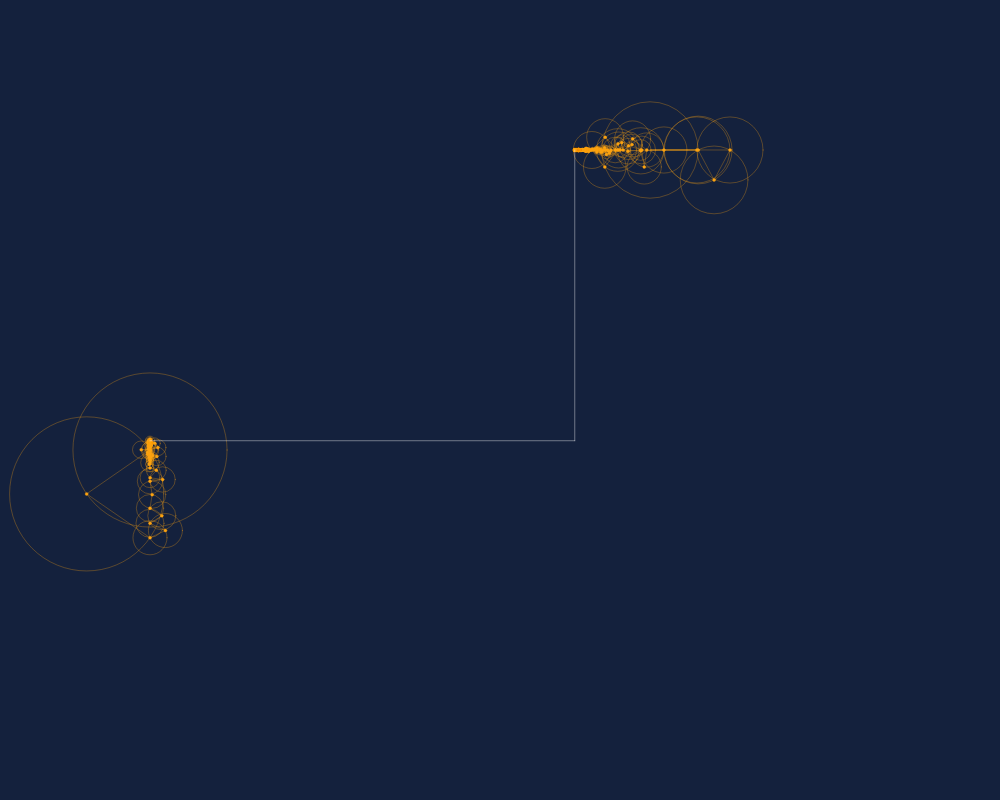
Frame 1 (no input)
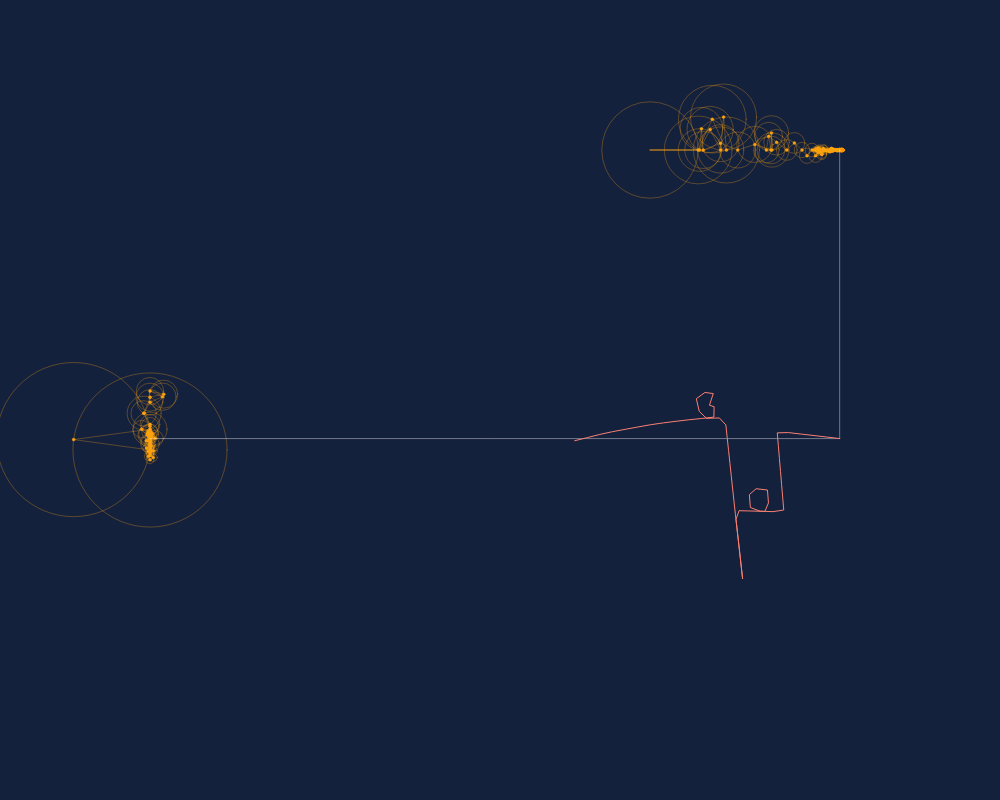
Frame 60 (no input)
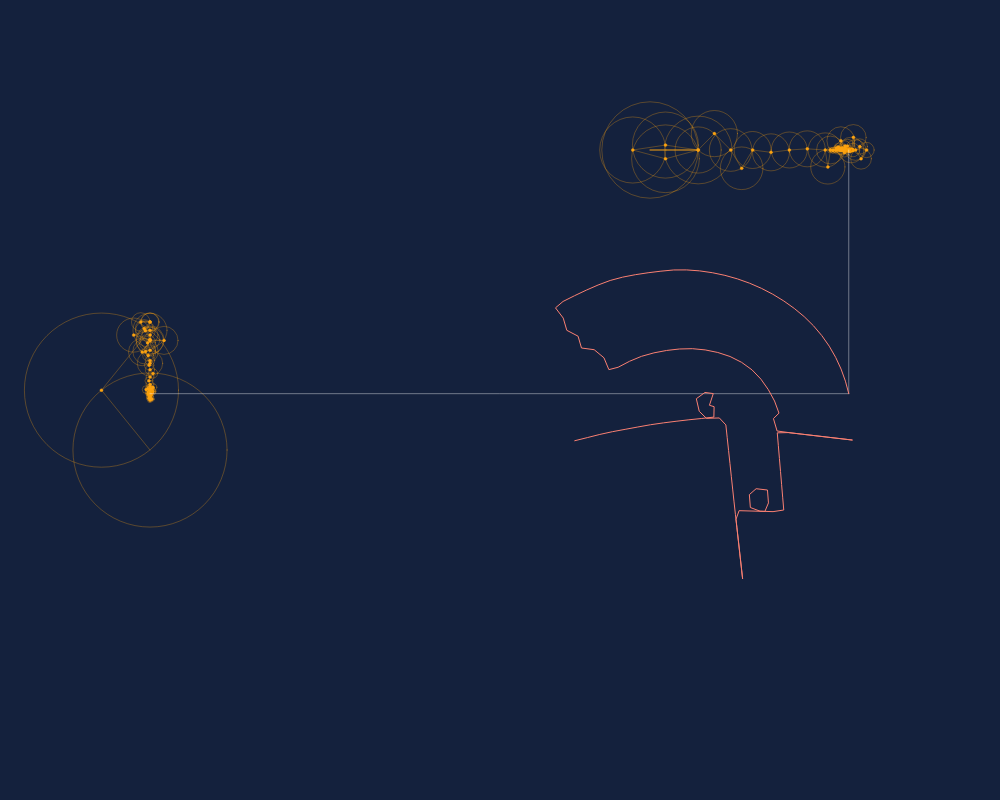
Frame 120 (the mouse pressed at the canvas centre since frame 60)

The p5.js sketch that drew these frames (run headless with seeded random() and noise() and a simulated clock; from frame 60 on, the mouse is pressed at the canvas centre):

// p5.js sketch
// ── sketch.js
let time = 0;
const initialPos = { x: 200, y: 200 };
let path = [];
let xArray = [];
let yArray = [];
let fourierTransformX;
let fourierTransformY;

// Colors
const darkBlue = '#14213d';
const gray = '#e5e5e5';
const mustard = 'rgba(252,163,17, 1)';
const mustard2 = 'rgba(252,163,17, 0.3)';
const salmon = '#FA8072';

function setup() {
  createCanvas(1000, 800);

  codingTrainDrawing.forEach(({ x, y }, i) => {
    if (i % 10 !== 0) return;
    xArray.push(x);
    yArray.push(y);
  });

  fourierTransformX = dft(xArray);
  fourierTransformY = dft(yArray);

  fourierTransformX.sort((a, b) => b.amplitude - a.amplitude);
  fourierTransformY.sort((a, b) => b.amplitude - a.amplitude);
}

function epiCycles(x, y, rotation, fourierTransform) {
  for (let i = 0; i < fourierTransform.length; i++) {
    let prevX = x;
    let prevY = y;

    const radius = fourierTransform[i].amplitude;
    const { frequency, phase } = fourierTransform[i];
    const angle = frequency * time + phase + rotation;

    x += radius * cos(angle);
    y += radius * sin(angle);

    // Radial lines
    line(prevX, prevY, x, y);

    // Rotating circles
    noFill();
    stroke(mustard2);
    ellipse(prevX, prevY, 2 * radius);

    // Circle centers
    fill(mustard);
    ellipse(x, y, 3);
  }
  return createVector(x, y);
}

function draw() {
  background(darkBlue);
  noFill();
  stroke(mustard);

  let vx = epiCycles(650, 150, 0, fourierTransformX);
  let vy = epiCycles(150, 450, HALF_PI, fourierTransformY);
  let cyclesVector = createVector(vx.x, vy.y);

  path.unshift(cyclesVector);

  // The Tracing
  stroke(255, 100)
  line(vx.x, vx.y, cyclesVector.x, cyclesVector.y);
  line(vy.x, vy.y, cyclesVector.x, cyclesVector.y);
  beginShape();
  noFill();
  stroke(salmon);
  for (let i = 0; i < path.length; i++) {
    vertex(path[i].x, path[i].y);
  }
  endShape();

  if (time > TWO_PI) {
    noLoop();
    setTimeout(() => {
      path = [];
      time = 0;
      loop();
    }, 5000)
  }

  const dt = TWO_PI / fourierTransformX.length;
  time += dt;
}

// ── codingtrain.js
// Coding Challenge 130: Drawing with Fourier Transform and Epicycles
// Daniel Shiffman
// https://thecodingtrain.com/CodingChallenges/130-fourier-transform-drawing.html
// https://youtu.be/MY4luNgGfms
// https://editor.p5js.org/codingtrain/sketches/jawHqwfda

// Thank you to https://twitter.com/tomfevrier for the drawing path!

let codingTrainDrawing = [
  { x: -75.23920093800275, y: -9.276916512631997 },
  { x: -73.99534065831229, y: -9.582732689485699 },
  { x: -72.74106439694725, y: -9.89162195029445 },
  { x: -71.4876893765498, y: -10.200732827734575 },
  { x: -70.23509740158319, y: -10.510035772921889 },
  { x: -68.98192922337502, y: -10.820003568003328 },
  { x: -67.72920427842959, y: -11.130281626368685 },
  { x: -66.47577016026378, y: -11.44115066241771 },
  { x: -65.22337025304437, y: -11.752211766213923 },
  { x: -63.97037936814129, y: -12.063908171020076 },
  { x: -62.718127205342796, y: -12.376092132415248 },
  { x: -61.46532838818692, y: -12.689014815915003 },
  { x: -60.21245569882057, y: -13.002602349308878 },
  { x: -58.96055812263228, y: -13.316706988175959 },
  { x: -57.708867388633266, y: -13.631609446915984 },
  { x: -56.45698458688706, y: -13.947679086581244 },
  { x: -55.205279078445955, y: -14.26490113272965 },
  { x: -53.95457823206708, y: -14.583246036477012 },
  { x: -52.703685317941016, y: -14.903703685443475 },
  { x: -51.4546244346343, y: -15.226096786323936 },
  { x: -50.20482482922301, y: -15.552168723285197 },
  { x: -48.95740390898846, y: -15.881313744201512 },
  { x: -47.70490058067441, y: -16.19289195347093 },
  { x: -46.448230859690526, y: -16.486223726757242 },
  { x: -45.188059595930945, y: -16.76634714881368 },
  { x: -43.92584945916273, y: -17.036571694668755 },
  { x: -42.66235394593253, y: -17.29898056065738 },
  { x: -41.39749918402992, y: -17.555272807620092 },
  { x: -40.131196526802334, y: -17.806852007555587 },
  { x: -38.863977854165064, y: -18.05438301035799 },
  { x: -37.596847828180344, y: -18.298604538131876 },
  { x: -36.32874268901758, y: -18.540255312981827 },
  { x: -35.0599579255186, y: -18.77966037263386 },
  { x: -33.79075947764106, y: -19.017455018097905 },
  { x: -32.52221110521555, y: -19.25356537716351 },
  { x: -31.253544537253305, y: -19.488479006419706 },
  { x: -29.984612029333412, y: -19.72252094359249 },
  { x: -28.71429072385691, y: -19.956178745270893 },
  { x: -27.44445697496943, y: -20.189023952634262 },
  { x: -26.175494918165356, y: -20.42161799448207 },
  { x: -24.905306582667677, y: -20.654108615235238 },
  { x: -23.63604903702177, y: -20.886436717125402 },
  { x: -22.36623006257638, y: -21.118853465668114 },
  { x: -21.096662253646553, y: -21.351462281958014 },
  { x: -19.826444369264692, y: -21.584440459300207 },
  { x: -18.556994755871592, y: -21.817581155505405 },
  { x: -17.28748604471013, y: -22.051224182741716 },
  { x: -16.017755716917293, y: -22.285472962103785 },
  { x: -14.74892663009204, y: -22.5201649747286 },
  { x: -13.479875926635414, y: -22.75555138613172 },
  { x: -12.210618380989507, y: -22.99172084296569 },
  { x: -10.94184839193262, y: -23.22859947302006 },
  { x: -9.672413552981615, y: -23.466423667368293 },
  { x: -8.404175443840026, y: -23.70494226049483 },
  { x: -7.135878236930072, y: -23.944332545704768 },
  { x: -5.867004826778547, y: -24.178699520603566 },
  { x: -4.596609649091586, y: -24.405369011172652 },
  { x: -3.324899546058476, y: -24.625286581705883 },
  { x: -2.0526575631100683, y: -24.83922050319202 },
  { x: -0.7790415570471436, y: -25.04773220443055 },
  { x: 0.4963769309509546, y: -25.25179679859951 },
  { x: 1.7707464335605503, y: -25.45110402241498 },
  { x: 3.0469036436632275, y: -25.646658537939192 },
  { x: 4.323592733681202, y: -25.83862286403514 },
  { x: 5.599735169341788, y: -26.027085647355396 },
  { x: 6.877030011485517, y: -26.21253444448896 },
  { x: 8.154768086891993, y: -26.395102225414664 },
  { x: 9.433097139982134, y: -26.57502538120598 },
  { x: 10.711780779682472, y: -26.7524664307259 },
  { x: 11.990449644940718, y: -26.927395825090258 },
  { x: 13.26953219457753, y: -27.100109053140876 },
  { x: 14.54889545861408, y: -27.270783408182858 },
  { x: 15.829233835828676, y: -27.439433664658292 },
  { x: 17.109232400875165, y: -27.60617801810391 },
  { x: 18.38983671804741, y: -27.771090340730176 },
  { x: 19.66982050865181, y: -27.934200181421264 },
  { x: 20.95038050249778, y: -28.095625735713913 },
  { x: 22.231014368554202, y: -28.25555907135531 },
  { x: 23.512327858946843, y: -28.413852443924547 },
  { x: 24.792858303908634, y: -28.570653597842526 },
  { x: 26.07427521539591, y: -28.726095503088086 },
  { x: 27.355633029114827, y: -28.880074738566574 },
  { x: 28.637729564938322, y: -29.032842469793557 },
  { x: 29.920092040719464, y: -29.18435437344275 },
  { x: 31.202159027658777, y: -29.334418381766973 },
  { x: 32.48493518781848, y: -29.483344758050144 },
  { x: 33.76717946806289, y: -29.63104485563971 },
  { x: 35.04951239495985, y: -29.777577772304042 },
  { x: 36.331904419625175, y: -29.9228400869485 },
  { x: 37.61533065523691, y: -30.067053416204452 },
  { x: 38.8976044843655, y: -30.210025692324713 },
  { x: 40.180942073324694, y: -30.351993306382745 },
  { x: 41.463836429021136, y: -30.49279373951554 },
  { x: 42.747055822443585, y: -30.632397442838922 },
  { x: 44.03089574243389, y: -30.77089306300543 },
  { x: 45.314410624698176, y: -30.908177178920432 },
  { x: 46.59801415361501, y: -31.044294113910198 },
  { x: 47.88129264480583, y: -31.179096123553812 },
  { x: 49.16557579805888, y: -31.312391140104083 },
  { x: 50.44953391358591, y: -31.443898449161274 },
  { x: 51.73833804611899, y: -31.51753426854573 },
  { x: 53.02817638959848, y: -31.56809240938313 },
  { x: 54.31822157526724, y: -31.618650550220536 },
  { x: 55.60885773861967, y: -31.669238239942118 },
  { x: 56.898577886562414, y: -31.719781606337428 },
  { x: 58.18862307223119, y: -31.77035452161692 },
  { x: 59.47881600232087, y: -31.82092743689641 },
  { x: 60.7690975790631, y: -31.871500352175907 },
  { x: 62.05834494485892, y: -31.922028944129124 },
  { x: 63.348626521601155, y: -31.972601859408616 },
  { x: 63.86635252137445, y: -32.90184039475881 },
  { x: 64.08259125582687, y: -34.17465858094878 },
  { x: 64.29874134362676, y: -35.4468857894551 },
  { x: 64.5149209803108, y: -36.719231193498146 },
  { x: 64.73113016587905, y: -37.99193118415139 },
  { x: 64.94728025367894, y: -39.264158392657706 },
  { x: 65.16348943924717, y: -40.536725413332135 },
  { x: 65.37987591812052, y: -41.81035619383715 },
  { x: 65.59605555480458, y: -43.08281979341693 },
  { x: 65.32721980650611, y: -43.774559172144905 },
  { x: 64.11187420005238, y: -43.33475357996262 },
  { x: 62.89889250433333, y: -42.89577535653747 },
  { x: 61.6853198309306, y: -42.45660506536513 },
  { x: 60.470978886539115, y: -42.01715405979305 },
  { x: 59.256667491031806, y: -41.57768827977888 },
  { x: 58.04333120870255, y: -41.138606635259094 },
  { x: 56.82966988864727, y: -40.69939202076048 },
  { x: 57.2427041917596, y: -41.5190337446753 },
  { x: 57.97235478889458, y: -42.58396075619459 },
  { x: 58.70250771706067, y: -43.64958216649219 },
  { x: 59.43198102089055, y: -44.71421368916966 },
  { x: 60.16118838476278, y: -45.77846107635274 },
  { x: 60.89107537297122, y: -46.84369835115597 },
  { x: 61.62108055671639, y: -47.90911291926428 },
  { x: 62.35055386054627, y: -48.973744441941754 },
  { x: 63.080027164376155, y: -50.038390739061306 },
  { x: 63.27333596470244, y: -51.26939725413211 },
  { x: 63.27259724259786, y: -52.55997431971617 },
  { x: 63.27185852049328, y: -53.850669580836964 },
  { x: 63.2711197983887, y: -55.14171942856796 },
  { x: 63.270381076284124, y: -56.4318237120051 },
  { x: 63.26964235417954, y: -57.72228258205242 },
  { x: 63.26890363207497, y: -59.01368701639362 },
  { x: 63.26816490997039, y: -60.30438227751441 },
  { x: 62.25818404858969, y: -60.159725714995716 },
  { x: 61.04357716424055, y: -59.72382057552561 },
  { x: 59.82784742229245, y: -59.28753130056113 },
  { x: 58.6134473801326, y: -58.851714807743576 },
  { x: 57.39827906698398, y: -58.41561760052629 },
  { x: 56.183553987098115, y: -57.979682912171995 },
  { x: 54.96806063622348, y: -57.54346750941798 },
  { x: 53.75389698513709, y: -57.107724888810885 },
  { x: 52.53884686752521, y: -56.67167200491988 },
  { x: 51.324121787639335, y: -56.23573731656558 },
  { x: 50.109721745479476, y: -55.79992082374804 },
  { x: 48.894228394604845, y: -55.36370542099401 },
  { x: 47.680182939055186, y: -54.92800712371319 },
  { x: 46.46489643036984, y: -54.49186559316963 },
  { x: 45.728597334293646, y: -53.794571024215216 },
  { x: 46.02172226539068, y: -52.5367488967482 },
  { x: 46.31458125653006, y: -51.28021214574315 },
  { x: 46.60744024766944, y: -50.023660620296006 },
  { x: 46.90035833657719, y: -48.766754508238655 },
  { x: 47.19321732771657, y: -47.51009956169687 },
  { x: 47.48616496550851, y: -46.253208224081625 },
  { x: 47.77905350553207, y: -44.99642030756101 },
  { x: 48.072001143324, y: -43.73941077440902 },
  { x: 48.364948781115935, y: -42.48240124125704 },
  { x: 48.65798506556042, y: -41.22505189593695 },
  { x: 48.950991801120715, y: -39.967805971711506 },
  { x: 49.24393943891264, y: -38.71079643855952 },
  { x: 49.53691662558876, y: -37.45378690540753 },
  { x: 49.82998245891743, y: -36.196201169013975 },
  { x: 50.122930096709354, y: -34.93919163586199 },
  { x: 50.41590728338547, y: -33.68218210271001 },
  { x: 50.7088549211774, y: -32.42517256955802 },
  { x: 51.27247033808715, y: -31.518627577260506 },
  { x: 52.56287011036612, y: -31.555608005815742 },
  { x: 53.85291529603489, y: -31.592588434370978 },
  { x: 55.14307867724039, y: -31.629568862926217 },
  { x: 56.43371484059281, y: -31.66656406592354 },
  { x: 57.72423280840851, y: -31.703544494478777 },
  { x: 59.01439618961401, y: -31.74052492303401 },
  { x: 60.30444137528278, y: -31.777505351589244 },
  { x: 61.594486560951545, y: -31.81447100570239 },
  { x: 62.885240919840705, y: -31.851466208699716 },
  { x: 64.17528610550947, y: -31.888446637254955 },
  { x: 65.46544948671497, y: -31.92542706581019 },
  { x: 66.75564241680466, y: -31.962407494365422 },
  { x: 68.04627858015708, y: -31.999387922920658 },
  { x: 69.33667835243605, y: -32.036383125917986 },
  { x: 70.62672353810481, y: -32.073348780031125 },
  { x: 71.91700511484704, y: -32.11034398302846 },
  { x: 73.20716849605255, y: -32.147309637141596 },
  { x: 74.4979228549417, y: -32.18430484013893 },
  { x: 75.17606974694542, y: -31.52115400685817 },
  { x: 75.3121719074931, y: -30.237653899035976 },
  { x: 75.44830361692496, y: -28.954050370119138 },
  { x: 75.58443532635681, y: -27.670417292318117 },
  { x: 75.72053748690449, y: -26.387050154474746 },
  { x: 75.85661009856798, y: -25.10377166328393 },
  { x: 75.99268271023146, y: -23.82052272097729 },
  { x: 76.1288439685475, y: -22.5366680265449 },
  { x: 76.264916580211, y: -21.253404309796167 },
  { x: 76.40101874075867, y: -19.97014059304744 },
  { x: 76.53709135242215, y: -18.68687687629871 },
  { x: 76.67319351296983, y: -17.40361315954998 },
  { x: 76.8093252224017, y: -16.11987666065432 },
  { x: 76.94539783406518, y: -14.836731139442325 },
  { x: 77.08147044572868, y: -13.553467422693595 },
  { x: 77.21760215516052, y: -12.269849119334667 },
  { x: 77.35376341347657, y: -10.985772808270902 },
  { x: 77.48986557402425, y: -9.702272700448706 },
  { x: 77.62596773457192, y: -8.418772592626512 },
  { x: 77.7620698951196, y: -7.13539068034105 },
  { x: 77.89817205566726, y: -5.8518905725188555 },
  { x: 78.03433331398331, y: -4.56791768254973 },
  { x: 78.17043547453098, y: -3.2844914469379933 },
  { x: 78.30656718396283, y: -2.0009765646737065 },
  { x: 78.44266934451052, y: -0.7173730357568712 },
  { x: 78.57883060282656, y: 0.5664816586755216 },
  { x: 78.71493276337422, y: 1.8499817664977163 },
  { x: 78.8510053750377, y: 3.1331272877097125 },
  { x: 78.98713708446957, y: 4.41674559106864 },
  { x: 79.12329834278562, y: 5.700703706595674 },
  { x: 79.2593709544491, y: 6.984100393323228 },
  { x: 79.39547311499678, y: 8.267467531166597 },
  { x: 79.53157527554444, y: 9.55084944345206 },
  { x: 79.6677069849763, y: 10.834467746810986 },
  { x: 79.80380914552397, y: 12.118086050169916 },
  { x: 79.93994085495584, y: 13.401586157992108 },
  { x: 80.07604301550352, y: 14.685086265814304 },
  { x: 80.21217472493537, y: 15.96870456917323 },
  { x: 80.34830643436722, y: 17.252662684700265 },
  { x: 80.48440859491488, y: 18.536044596985725 },
  { x: 80.62051075546258, y: 19.81942650927119 },
  { x: 80.75661291601025, y: 21.102690226019917 },
  { x: 80.89274462544209, y: 22.38666311598904 },
  { x: 81.02884678598978, y: 23.669926832737776 },
  { x: 81.16494894653745, y: 24.9535451360967 },
  { x: 81.3010806559693, y: 26.237045243918896 },
  { x: 81.43721236540117, y: 27.520781742814552 },
  { x: 81.57337362371719, y: 28.804739858341588 },
  { x: 81.70947578426488, y: 30.088121770627048 },
  { x: 81.84551884704418, y: 31.371252517396954 },
  { x: 81.98168010536023, y: 32.655107211829346 },
  { x: 82.11784136367626, y: 33.939080101798474 },
  { x: 82.25391397533976, y: 35.2223438185472 },
  { x: 82.39004568477161, y: 36.505843926369394 },
  { x: 82.52614784531927, y: 37.789447455286236 },
  { x: 82.6623386525195, y: 39.07353854079209 },
  { x: 82.79844081306719, y: 40.357038648614285 },
  { x: 82.93454297361485, y: 41.640538756436484 },
  { x: 83.07064513416253, y: 42.92403886425867 },
  { x: 83.2067472947102, y: 44.20753897208087 },
  { x: 83.34293810191042, y: 45.49161528314464 },
  { x: 83.4790402624581, y: 46.774997195430096 },
  { x: 83.6150833252374, y: 48.05802452110537 },
  { x: 83.75154007239529, y: 49.341849666653566 },
  { x: 83.894586220726, y: 50.624950864539294 },
  { x: 84.03763236905671, y: 51.90781567135155 },
  { x: 84.18064896850325, y: 53.1906952526059 },
  { x: 84.32366556794977, y: 54.4733236683447 },
  { x: 84.46674126516469, y: 55.75654306176715 },
  { x: 84.6097874134954, y: 57.03964425965287 },
  { x: 84.75277446405775, y: 58.32215447985493 },
  { x: 84.89579106350429, y: 59.60490109113045 },
  { x: 85.03880766295083, y: 60.88776589794271 },
  { x: 85.18188336016574, y: 62.17086709582843 },
  { x: 85.32487041072808, y: 63.45337731603049 },
  { x: 85.4679165590588, y: 64.73636031837948 },
  { x: 85.61093315850533, y: 66.01934332072847 },
  { x: 85.75400885572023, y: 67.30256271415092 },
  { x: 85.89708455293514, y: 68.58578210757337 },
  { x: 86.04010115238168, y: 69.86852871884889 },
  { x: 86.18308820294402, y: 71.15103893905096 },
  { x: 86.32616390015893, y: 72.4342583324734 },
  { x: 86.46918049960546, y: 73.71700494374893 },
  { x: 86.61213800128364, y: 74.99927877287753 },
  { x: 86.75518414961434, y: 76.28226177522652 },
  { x: 86.89820074906088, y: 77.56500838650203 },
  { x: 87.04127644627579, y: 78.84834597546123 },
  { x: 87.18426349683813, y: 80.13097439120003 },
  { x: 87.32733919405304, y: 81.41407558908575 },
  { x: 87.47032624461539, y: 82.69670400482453 },
  { x: 87.6134019418303, y: 83.98004159378372 },
  { x: 87.756448090161, y: 85.26302459613271 },
  { x: 87.89949423849173, y: 86.54585985406078 },
  { x: 88.04251083793827, y: 87.82857691645212 },
  { x: 88.18555698626898, y: 89.11161901656948 },
  { x: 88.3286031345997, y: 90.39463156780265 },
  { x: 88.47159018516204, y: 91.677348630194 },
  { x: 88.61463633349277, y: 92.96015433923789 },
  { x: 88.7576824818235, y: 94.24328508600779 },
  { x: 88.9007286301542, y: 95.52629763724096 },
  { x: 89.04371568071656, y: 96.80868966190629 },
  { x: 89.18667318239473, y: 98.09114078433997 },
  { x: 89.32971933072544, y: 99.37400559115223 },
  { x: 89.47279502794035, y: 100.65725453345887 },
  { x: 89.61578207850269, y: 101.93991249808184 },
  { x: 89.75879867794923, y: 103.22248181605228 },
  { x: 89.90181527739576, y: 104.50543526951708 },
  { x: 90.04489097461067, y: 105.7886842118237 },
  { x: 90.1879075740572, y: 107.07146037198342 },
  { x: 90.33095372238793, y: 108.3544433743324 },
  { x: 90.47399987071863, y: 109.63745592556559 },
  { x: 90.61701647016518, y: 110.92023208572529 },
  { x: 90.7600626184959, y: 112.20321508807429 },
  { x: 90.9031087668266, y: 113.48619809042327 },
  { x: 91.04615491515733, y: 114.7690924461197 },
  { x: 91.18914196571968, y: 116.05166176409014 },
  { x: 91.3321881140504, y: 117.3346743153233 },
  { x: 91.4752638112653, y: 118.61789370874577 },
  { x: 91.61825086182766, y: 119.90052212448454 },
  { x: 91.76126746127419, y: 121.18320963799171 },
  { x: 91.90434315848908, y: 122.46657677583508 },
  { x: 92.04735975793564, y: 123.74935293599478 },
  { x: 92.19040590626634, y: 125.03242458499633 },
  { x: 92.33342250571287, y: 126.31514164738766 },
  { x: 92.47643910515943, y: 127.59785870977902 },
  { x: 92.61951480237431, y: 128.881166749854 },
  { x: 92.76253140182085, y: 130.16400200778207 },
  { x: 92.84665707509033, y: 130.91817817878908 },
  { x: 92.70384731783308, y: 129.63513607867174 },
  { x: 92.56094891392328, y: 128.35165074529164 },
  { x: 92.41813915666602, y: 127.06896323178447 },
  { x: 92.27532939940876, y: 125.7861279738564 },
  { x: 92.13251964215152, y: 124.50329271592832 },
  { x: 91.98968033601007, y: 123.22010287139005 },
  { x: 91.84684102986864, y: 121.93717896680944 },
  { x: 91.7040312726114, y: 120.65425506222881 },
  { x: 91.56122151535413, y: 119.3714789020691 },
  { x: 91.41838220921271, y: 118.08852544860429 },
  { x: 91.27554290307127, y: 116.80533560406603 },
  { x: 91.13273314581402, y: 115.52250034613796 },
  { x: 90.98989383967258, y: 114.23951734378898 },
  { x: 90.84708408241534, y: 112.9566525369767 },
  { x: 90.70427432515807, y: 111.67372863239608 },
  { x: 90.561494116785, y: 110.39136615661494 },
  { x: 90.41868435952775, y: 109.1085013498027 },
  { x: 90.2758450533863, y: 107.82542970080114 },
  { x: 90.13303529612905, y: 106.5425648939889 },
  { x: 89.99019598998763, y: 105.25943414721898 },
  { x: 89.84735668384619, y: 103.97656934040673 },
  { x: 89.70457647547312, y: 102.69385227801538 },
  { x: 89.56176671821586, y: 101.41107611785567 },
  { x: 89.41889786319024, y: 100.12788627331742 },
  { x: 89.276088105933, y: 98.84505101538934 },
  { x: 89.13327834867574, y: 97.56224530634545 },
  { x: 88.99049814030268, y: 96.2795282439541 },
  { x: 88.84762928527705, y: 94.99624975276328 },
  { x: 88.7048195280198, y: 93.71365088590868 },
  { x: 88.56206886853091, y: 92.43122931235916 },
  { x: 88.41922956238948, y: 91.14827585889437 },
  { x: 88.27641980513222, y: 89.86538150319792 },
  { x: 88.13352140122241, y: 88.58171887651271 },
  { x: 87.99074119284934, y: 87.29912000965813 },
  { x: 87.8479314355921, y: 86.01640294726677 },
  { x: 87.70509212945065, y: 84.73324265161268 },
  { x: 87.56219372554087, y: 83.44981641600094 },
  { x: 87.4194135171678, y: 82.16712890249379 },
  { x: 87.27663330879471, y: 80.88470732894427 },
  { x: 87.13388264930585, y: 79.6024039509315 },
  { x: 86.99110244093275, y: 78.31974598630852 },
  { x: 86.84829268367551, y: 77.0371766683381 },
  { x: 86.70545337753408, y: 75.75401637268402 },
  { x: 86.56270271804519, y: 74.47171299467124 },
  { x: 86.41986341190375, y: 73.18867089455388 },
  { x: 86.27702410576232, y: 71.90545150113142 },
  { x: 86.13418479962087, y: 70.62255714543498 },
  { x: 85.99137504236363, y: 69.33978098527528 },
  { x: 85.84856528510637, y: 68.05697527623138 },
  { x: 85.70569643008075, y: 66.7736376872722 },
  { x: 85.56291622170768, y: 65.49097972264923 },
  { x: 85.42007691556626, y: 64.20784897587933 },
  { x: 85.27726715830899, y: 62.925102364603795 },
  { x: 85.13439830328338, y: 61.64167612899207 },
  { x: 85.21565773478709, y: 60.56512163154669 },
  { x: 86.50570292045586, y: 60.60188044347055 },
  { x: 87.79562991058789, y: 60.63860970651023 },
  { x: 89.08605923175104, y: 60.675338969549905 },
  { x: 90.37645900403, y: 60.71209778147377 },
  { x: 91.66656328746713, y: 60.74882704451345 },
  { x: 92.95693351086193, y: 60.78558585643731 },
  { x: 94.24733328314089, y: 60.82231511947698 },
  { x: 95.53808764203004, y: 60.85907393140084 },
  { x: 96.82828057211972, y: 60.89580319444053 },
  { x: 98.11811891559921, y: 60.93253245748021 },
  { x: 99.4086368834149, y: 60.96929126940407 },
  { x: 100.69903665569386, y: 61.00605008132793 },
  { x: 101.98934778132029, y: 61.0427793443676 },
  { x: 103.27948161364161, y: 61.07950860740729 },
  { x: 104.56964499484711, y: 61.116267419331145 },
  { x: 105.8598083760526, y: 61.152996682370826 },
  { x: 107.15026724609993, y: 61.1897259454105 },
  { x: 108.44054882284217, y: 61.22648475733436 },
  { x: 109.73041671520583, y: 61.263214020374036 },
  { x: 111.02075738971642, y: 61.299943283413725 },
  { x: 112.31139355306885, y: 61.336702095337586 },
  { x: 113.6013205432009, y: 61.37343135837726 },
  { x: 114.89115888668037, y: 61.410160621416935 },
  { x: 116.18120407234913, y: 61.44688988445662 },
  { x: 117.47184023570156, y: 61.483648696380484 },
  { x: 118.7617672258336, y: 61.52037795942016 },
  { x: 119.06263396458662, y: 60.61523653912135 },
  { x: 118.96231550278476, y: 59.32814624187089 },
  { x: 118.86196749209873, y: 58.04102639573625 },
  { x: 118.76167857918105, y: 56.75402474513836 },
  { x: 118.66136011737919, y: 55.46702309454046 },
  { x: 118.56110075334571, y: 54.18049422608949 },
  { x: 118.46078229154385, y: 52.89378806433342 },
  { x: 118.360463829742, y: 51.60650569933578 },
  { x: 118.2602044657085, y: 50.32002115421109 },
  { x: 118.15988600390665, y: 49.032960405844825 },
  { x: 118.05959709098897, y: 47.7461655974362 },
  { x: 117.95930817807131, y: 46.4595185334485 },
  { x: 117.85896016738526, y: 45.172310040661316 },
  { x: 117.75867125446759, y: 43.885367487831786 },
  { x: 117.65838234154992, y: 42.598543130538985 },
  { x: 117.55806387974806, y: 41.311674449919906 },
  { x: 117.45771586906201, y: 40.02414091940671 },
  { x: 117.35739740726015, y: 38.73710971992463 },
  { x: 116.43765883817485, y: 38.366108704562855 },
  { x: 115.14764320139027, y: 38.40880684220753 },
  { x: 113.85691839138529, y: 38.4515197542943 },
  { x: 112.56696185236909, y: 38.49421789193899 },
  { x: 111.2769462155845, y: 38.53691602958366 },
  { x: 109.98687148103154, y: 38.579614167228335 },
  { x: 108.69682629536278, y: 38.62231230487302 },
  { x: 107.4068402074624, y: 38.6650104425177 },
  { x: 106.1168245706778, y: 38.70770858016237 },
  { x: 104.8273408138085, y: 38.75039194336496 },
  { x: 103.53711833483464, y: 38.79310485545173 },
  { x: 102.24674811143987, y: 38.835802993096415 },
  { x: 100.95679157242364, y: 38.87850113074109 },
  { x: 99.66665774010234, y: 38.92119926838576 },
  { x: 98.95789820408486, y: 39.48400209098048 },
  { x: 99.05803937258162, y: 40.77137310263067 },
  { x: 99.15812144331001, y: 42.05812358771301 },
  { x: 99.25820351403839, y: 43.344785426142806 },
  { x: 99.35828558476679, y: 44.631565460109336 },
  { x: 99.45842675326354, y: 45.919084216180444 },
  { x: 99.55850882399193, y: 47.20574605461024 },
  { x: 99.65862044360452, y: 48.492939772955324 },
  { x: 99.75873206321708, y: 49.77983800245858 },
  { x: 99.85881413394547, y: 51.066544164214655 },
  { x: 99.95892575355806, y: 52.353678784791384 },
  { x: 100.05900782428644, y: 53.64057701429464 },
  { x: 100.15914899278322, y: 54.927874153734365 },
  { x: 100.25920151462742, y: 56.214314375532794 },
  { x: 100.35928358535581, y: 57.50102053728886 },
  { x: 100.45936565608419, y: 58.78760850350819 },
  { x: 100.55947727569676, y: 60.07469880075865 },
  { x: 101.08592019630409, y: 60.916044180106 },
  { x: 102.37611312639378, y: 60.95877186663486 },
  { x: 103.66586282322072, y: 61.00147000427954 },
  { x: 104.95587846000531, y: 61.04416814192421 },
  { x: 106.24604184121078, y: 61.08689582845308 },
  { x: 107.53650071125813, y: 61.129623514981944 },
  { x: 108.82651634804272, y: 61.1723512015108 },
  { x: 110.11650243594312, y: 61.215049339155485 },
  { x: 111.40663626826442, y: 61.25777702568434 },
  { x: 112.69697694277502, y: 61.300504712213204 },
  { x: 113.98776085054837, y: 61.34323239874206 },
  { x: 115.2778651339855, y: 61.38596008527092 },
  { x: 116.56799896630682, y: 61.42868777179979 },
  { x: 117.85833964081742, y: 61.47141545832864 },
  { x: 119.1487098642122, y: 61.514143144857506 },
  { x: 120.43857775657587, y: 61.556841282502184 },
  { x: 121.72841610005536, y: 61.59953942014687 },
  { x: 123.01908181229197, y: 61.6422966555599 },
  { x: 124.30924519349745, y: 61.68499479320459 },
  { x: 125.59994045461826, y: 61.72775202861764 },
  { x: 126.88974924921355, y: 61.77045016626231 },
  { x: 128.17890796835684, y: 61.813148303906985 },
  { x: 129.46865766518377, y: 61.85584644155167 },
  { x: 130.7596188662622, y: 61.898574128080526 },
  { x: 132.04916172089986, y: 61.94127226572521 },
  { x: 133.33905916214772, y: 61.98399995225407 },
  { x: 133.85885358381384, y: 61.29497907087095 },
  { x: 133.7507637654718, y: 60.00856839795671 },
  { x: 133.64264439824558, y: 58.72174404066391 },
  { x: 133.53455457990356, y: 57.43556975882314 },
  { x: 133.42646476156153, y: 56.14909998814054 },
  { x: 133.31843404098785, y: 54.8632211951416 },
  { x: 133.21034422264583, y: 53.576958266648276 },
  { x: 133.10228395318796, y: 52.29081353369169 },
  { x: 132.9941350370776, y: 51.00398917639889 },
  { x: 132.88607476761973, y: 49.71785921788439 },
  { x: 132.77804404704608, y: 48.43211339486428 },
  { x: 132.66995422870403, y: 47.14567317306585 },
  { x: 132.56192350813038, y: 45.8600012222562 },
  { x: 132.45386323867254, y: 44.573974684836344 },
  { x: 132.34571432256215, y: 43.287017357564714 },
  { x: 132.23765405310428, y: 42.000857850166035 },
  { x: 132.12956423476226, y: 40.71459492167271 },
  { x: 132.0215630630728, y: 39.42932188079953 },
  { x: 131.91347324473077, y: 38.142925982327384 },
  { x: 131.8054129752729, y: 36.856677828276155 },
  { x: 131.6972640591625, y: 35.56963185435198 },
  { x: 131.58920378970467, y: 34.283753061353046 },
  { x: 131.48111397136262, y: 32.99706167403907 },
  { x: 131.3729946041364, y: 31.7103407378409 },
  { x: 131.2648752369102, y: 30.42385619271621 },
  { x: 131.15681496745236, y: 29.137844429738447 },
  { x: 131.0488137957629, y: 27.85246796777062 },
  { x: 130.94072397742084, y: 26.565953873761746 },
  { x: 130.83257506131045, y: 25.278996546490117 },
  { x: 130.7245147918526, y: 23.99285181353353 },
  { x: 130.61645452239475, y: 22.706751403903215 },
  { x: 130.5083942529369, y: 21.42091693423055 },
  { x: 130.4002748857107, y: 20.134136900264025 },
  { x: 130.29224416513702, y: 18.848331979475542 },
  { x: 130.18424299344755, y: 17.56301461527608 },
  { x: 130.07612362622135, y: 16.27638232573047 },
  { x: 129.96803380787932, y: 14.989986427258328 },
  { x: 129.8598848917689, y: 13.702970002218336 },
  { x: 129.75185417119525, y: 12.417105983661488 },
  { x: 129.64367570620067, y: 11.129616776474565 },
  { x: 129.53558588785864, y: 9.843161780234054 },
  { x: 129.42749606951662, y: 8.55704659616165 },
  { x: 129.31943580005876, y: 7.270975735415518 },
  { x: 129.21137553060092, y: 5.984963972437754 },
  { x: 129.1032857122589, y: 4.698449878428876 },
  { x: 128.9951663450327, y: 3.411728942230716 },
  { x: 128.88710607557482, y: 2.1256728559266773 },
  { x: 128.77904580611698, y: 0.8397201907172799 },
  { x: 128.67098553665915, y: -0.4463211211446672 },
  { x: 128.5628957183171, y: -1.7328056662693618 },
  { x: 128.45483544885926, y: -3.018773105920851 },
  { x: 128.34677517940142, y: -4.304962162203714 },
  { x: 128.23871490994355, y: -5.590767082992197 },
  { x: 128.13062509160153, y: -6.877133432580158 },
  { x: 128.0225352732595, y: -8.163544105494394 },
  { x: 127.91447500380166, y: -9.449703612893074 },
  { x: 127.80638518545962, y: -10.735981315828488 },
  { x: 127.69832491600178, y: -12.022288567648081 },
  { x: 127.59020554877557, y: -13.308773112772778 },
  { x: 127.48214527931772, y: -14.595006492381914 },
  { x: 127.37411455874405, y: -15.880722766517847 },
  { x: 127.2660838381704, y: -17.16626174734868 },
  { x: 127.15793492206, y: -18.45333727015704 },
  { x: 128.1419423142437, y: -18.611541996073722 },
  { x: 129.42374336122535, y: -18.461995093222708 },
  { x: 130.70575125039628, y: -18.312418641487508 },
  { x: 131.98778868845142, y: -18.16284218975231 },
  { x: 133.2702398108851, y: -18.013221414690836 },
  { x: 134.55218860228769, y: -17.86364496295564 },
  { x: 135.83431468699538, y: -17.714053736778347 },
  { x: 137.11652941835558, y: -17.564462510601057 },
  { x: 138.39909873632604, y: -17.4148121866554 },
  { x: 139.68110662549697, y: -17.265235734920203 },
  { x: 140.9626121836368, y: -17.11571838095337 },
  { x: 142.24512240383885, y: -16.966082831449807 },
  { x: 143.52754397738835, y: -16.816462056388332 },
  { x: 144.80931547548585, y: -16.666915153537317 },
  { x: 146.09108697358332, y: -16.517368250686303 },
  { x: 147.37309486275427, y: -16.367791798951103 },
  { x: 148.6553095941145, y: -16.218200572773814 },
  { x: 149.93731748328545, y: -16.068624121038617 },
  { x: 151.2192958235722, y: -15.919047669303415 },
  { x: 152.50124461497478, y: -15.76948599201031 },
  { x: 153.7836366396401, y: -15.619865216948835 },
  { x: 155.06638325091564, y: -15.470200118561088 },
  { x: 156.3486570800442, y: -15.320594117941706 },
  { x: 157.6302217359524, y: -15.171061989532783 },
  { x: 158.9123773695443, y: -15.021470763355493 },
  { x: 160.19500578528306, y: -14.871835213851929 },
  { x: 161.4764817945387, y: -14.722317859885095 },
  { x: 162.75851923259384, y: -14.572741408149897 },
  { x: 164.04026118180715, y: -14.42319450529888 },
  { x: 165.32253501093572, y: -14.273588504679502 },
  { x: 166.60495658448522, y: -14.123952955175936 },
  { x: 167.8869644736562, y: -13.974391277882829 },
  { x: 169.16947469385823, y: -13.824755728379264 },
  { x: 170.45139393637663, y: -13.675179276644064 },
  { x: 171.7328403967481, y: -13.525676697119325 },
  { x: 173.01473009038233, y: -13.376115019826218 },
  { x: 174.29620609963794, y: -13.226597665859385 },
  { x: 175.57780030443035, y: -13.077080311892555 },
  { x: 176.86057646459008, y: -12.927415213504807 },
  { x: 178.14231841380337, y: -12.77786831065379 },
  { x: 179.4246513407003, y: -12.628247535592317 },
  { x: 180.7062159966085, y: -12.478730181625485 },
  { x: 181.98854892350545, y: -12.329109406564012 },
  { x: 183.27102959482332, y: -12.179488631502538 },
  { x: 184.5530079351101, y: -12.02991217976734 },
  { x: 185.83474988432337, y: -11.880365276916324 },
  { x: 187.1166395779576, y: -11.730803599623219 },
  { x: 188.39900205373874, y: -11.581182824561743 },
  { x: 189.68130543175155, y: -11.431576823942363 },
  { x: 190.96310647873318, y: -11.282029921091349 },
  { x: 192.24520301455667, y: -11.132438694914057 },
  { x: 193.52818601690566, y: -10.982744047642127 },
  { x: 194.80983931946642, y: -10.833211919233204 },
  { x: 196.09205405082665, y: -10.683620693055913 },
  { x: 197.3738846466925, y: -10.534059015762805 },
  { x: 198.65621757358943, y: -10.384453015143423 },
  { x: 199.93813681610786, y: -10.234891337850318 },
  { x: 201.21990831420533, y: -10.085344434999302 },
  { x: 202.5022412411023, y: -9.93572365993783 },
  { x: 202.48841236330458, y: -9.93731929968372 },
  { x: 201.2057248497974, y: -10.086954849187284 },
  { x: 199.92371696062645, y: -10.236516526480392 },
  { x: 198.64164997368718, y: -10.386078203773497 },
  { x: 197.359612535632, y: -10.535639881066606 },
  { x: 196.07713186431414, y: -10.685245881685988 },
  { x: 194.7951239751432, y: -10.834807558979094 },
  { x: 193.51332292816156, y: -10.984339687388017 },
  { x: 192.2313150389906, y: -11.133886590239033 },
  { x: 190.94980948085077, y: -11.283389169763774 },
  { x: 189.66729926064872, y: -11.433009944825246 },
  { x: 188.38546866478285, y: -11.58254207323417 },
  { x: 187.10369716668538, y: -11.732074201643094 },
  { x: 185.82133469090425, y: -11.881665427820383 },
  { x: 184.5390904106598, y: -12.031241879555582 },
  { x: 183.25714161925725, y: -12.180788782406598 },
  { x: 181.97525192562304, y: -12.330335685257614 },
  { x: 180.69318493868371, y: -12.479897362550721 },
  { x: 179.41123614728116, y: -12.629444265401736 },
  { x: 178.1287554759633, y: -12.779065040463209 },
  { x: 176.8464816468347, y: -12.928641492198407 },
  { x: 175.56447375766376, y: -13.078203169491514 },
  { x: 174.2826431617979, y: -13.22773529790044 },
  { x: 173.00007384382747, y: -13.377356072961911 },
  { x: 171.71791821023558, y: -13.52693252469711 },
  { x: 170.4362058099065, y: -13.676449878663943 },
  { x: 169.15428656738808, y: -13.825996781514958 },
  { x: 167.87192409160693, y: -13.975602782134338 },
  { x: 166.58985710466766, y: -14.125149684985354 },
  { x: 165.30773101995996, y: -14.274726136720552 },
  { x: 164.0261368151676, y: -14.424228716245294 },
  { x: 162.74427667041755, y: -14.57377561909631 },
  { x: 161.46153005914204, y: -14.723411168599874 },
  { x: 160.17925623001344, y: -14.873002394777163 },
  { x: 158.89733698749504, y: -15.02254929762818 },
  { x: 157.61529954943992, y: -15.172110974921285 },
  { x: 156.33273023146947, y: -15.32173174998276 },
  { x: 155.05087008671947, y: -15.471263878391683 },
  { x: 153.76865535535924, y: -15.620840330126882 },
  { x: 152.48688385726177, y: -15.770372458535805 },
  { x: 151.20395995268115, y: -15.920037556923553 },
  { x: 149.92212935681528, y: -16.06956968533248 },
  { x: 148.6398850765709, y: -16.219146137067675 },
  { x: 147.35790673628412, y: -16.368707814360782 },
  { x: 146.07589884711317, y: -16.518254717211796 },
  { x: 144.7930635891851, y: -16.667905041157454 },
  { x: 143.51135118885597, y: -16.817437169566375 },
  { x: 142.22913645749577, y: -16.967013621301575 },
  { x: 140.94706947055644, y: -17.116575298594682 },
  { x: 139.6648842880804, y: -17.26615175032988 },
  { x: 138.382965045562, y: -17.415698653180897 },
  { x: 137.1010753519278, y: -17.56524555603191 },
  { x: 135.8189788161043, y: -17.71480723332502 },
  { x: 134.53649814478644, y: -17.8644132339444 },
  { x: 133.25416521788947, y: -18.01400446012169 },
  { x: 131.97242326867618, y: -18.163536588530615 },
  { x: 130.69059267281034, y: -18.313068716939537 },
  { x: 129.4083483925659, y: -18.462645168674737 },
  { x: 128.12604501455314, y: -18.61225116929412 },
  { x: 127.06863819405845, y: -19.027693706467375 },
  { x: 126.70669391169882, y: -20.26670796915181 },
  { x: 126.34477917822339, y: -21.50554493853115 },
  { x: 125.98265760255866, y: -22.745091081130877 },
  { x: 125.6207428690832, y: -23.98403147160485 },
  { x: 125.25879858672357, y: -25.22291276431046 },
  { x: 124.89688385324814, y: -26.461779282573982 },
  { x: 124.53485092423594, y: -27.701044710773974 },
  { x: 124.17290664187631, y: -28.940029424574227 },
  { x: 123.81099190840088, y: -30.17885161951147 },
  { x: 123.4491067238096, y: -31.417673814448715 },
  { x: 124.55541694762744, y: -31.419018288679048 },
  { x: 125.83819310778713, y: -31.269855521322413 },
  { x: 127.12008280142135, y: -31.118269745462758 },
  { x: 128.40206114170812, y: -30.96254712581746 },
  { x: 129.68170512014441, y: -30.794162809299674 },
  { x: 129.91162498797362, y: -31.789915882946175 },
  { x: 129.76571259787715, y: -33.07239655426405 },
  { x: 129.55473356480934, y: -34.34577616925351 },
  { x: 129.29544210610203, y: -35.60984788572527 },
  { x: 128.99587551825306, y: -36.8660743734464 },
  { x: 128.66200267586746, y: -38.11254972938709 },
  { x: 128.2973103472788, y: -39.35064797666185 },
  { x: 127.90472387202121, y: -40.58038388971277 },
  { x: 127.48672535636612, y: -41.80155062635057 },
  { x: 127.04502863559611, y: -43.01488690867983 },
  { x: 126.58176122937239, y: -44.219521044617146 },
  { x: 126.09801644640974, y: -45.41622130515128 },
  { x: 125.59500579095968, y: -46.605032013608515 },
  { x: 125.07382257173694, y: -47.7862043355044 },
  { x: 124.53573739076145, y: -48.95935413534455 },
  { x: 123.98154806790612, y: -50.12439276647642 },
  { x: 123.41175693420209, y: -51.282413537614794 },
  { x: 122.82701406510137, y: -52.43383013313822 },
  { x: 122.2283241226662, y: -53.577475372121484 },
  { x: 121.61624853569603, y: -54.71411752555333 },
  { x: 120.99155557517967, y: -55.84320993907638 },
  { x: 120.35448163219056, y: -56.965506109237296 },
  { x: 119.7052040000338, y: -58.08159701371975 },
  { x: 119.04493418296092, y: -59.190359794924774 },
  { x: 118.37331759436168, y: -60.29232633276768 },
  { x: 117.69008829427845, y: -61.3870533939857 },
  { x: 116.9946257561434, y: -62.47461485078931 },
  { x: 116.28675268665143, y: -63.55384352225326 },
  { x: 115.56617359696068, y: -64.62459166395664 },
  { x: 114.83244525380843, y: -65.68629784709996 },
  { x: 114.08500622839517, y: -66.73884387614653 },
  { x: 113.32356103187911, y: -67.78125463791825 },
  { x: 112.5481687620286, y: -68.81264366588965 },
  { x: 111.75773611012885, y: -69.83343941888138 },
  { x: 110.95223352729566, y: -70.8425042648524 },
  { x: 110.13115868249797, y: -71.83942451942414 },
  { x: 109.29522074895614, y: -72.82240508788246 },
  { x: 108.44344461349212, y: -73.79171191018503 },
  { x: 107.57535749395899, y: -74.74701994860582 },
  { x: 106.69095939035677, y: -75.6871472477775 },
  { x: 105.79025030268542, y: -76.61170228498466 },
  { x: 104.87325977982916, y: -77.51988724035435 },
  { x: 103.93978097959868, y: -78.41123671896067 },
  { x: 102.98960705980473, y: -79.28552910417224 },
  { x: 102.02365403585695, y: -80.14160460228491 },
  { x: 101.04189235887117, y: -80.9792120477831 },
  { x: 100.04449932215252, y: -81.79835144066679 },
  { x: 99.03182951231115, y: -82.59848351379968 },
  { x: 98.00417841818891, y: -83.3800515004445 },
  { x: 96.96249160407967, y: -84.1422797423914 },
  { x: 95.9077146342773, y: -84.88554498791378 },
  { x: 94.83981795989759, y: -85.61030524471644 },
  { x: 93.7597766941186, y: -86.31693726107272 },
  { x: 92.66824091239236, y: -87.00615759742409 },
  { x: 91.56654031450712, y: -87.67823958094921 },
  { x: 90.4547339982312, y: -88.33454984754155 },
  { x: 89.33409256558456, y: -88.97587144263201 },
  { x: 88.20603436300792, y: -89.6027140844727 },
  { x: 87.07070713492222, y: -90.21692457832508 },
  { x: 85.92855411459021, y: -90.81846598808393 },
  { x: 84.77532026268952, y: -91.39837761462068 },
  { x: 83.61094648145176, y: -91.95582470195721 },
  { x: 82.43634878628663, y: -92.49184884826094 },
  { x: 81.25294552363492, y: -93.00731435839421 },
  { x: 80.06120947564355, y: -93.50314463498779 },
  { x: 78.86125883784926, y: -93.98033695288281 },
  { x: 77.65465970111377, y: -94.43934931978416 },
  { x: 76.44182574981562, y: -94.88075055171232 },
  { x: 75.2226387884181, y: -95.30542711519283 },
  { x: 73.9977784412574, y: -95.71390350291989 },
  { x: 72.76774703936465, y: -96.10646781651434 },
  { x: 71.53328330484442, y: -96.48346725536528 },
  { x: 70.2942394932758, y: -96.84544847383015 },
  { x: 69.05123613122664, y: -97.19267741186655 },
  { x: 67.80391863208673, y: -97.52548649442159 },
  { x: 66.55293707130812, y: -97.84419337200019 },
  { x: 65.30000528417341, y: -98.14862075129729 },
  { x: 64.04264116441122, y: -98.43946303109117 },
  { x: 62.78143568970523, y: -98.71693444079216 },
  { x: 61.517777657612044, y: -98.98087246153727 },
  { x: 60.25276037684641, y: -99.23120322111602 },
  { x: 58.98348805675842, y: -99.46857679498046 },
  { x: 57.71155633709393, y: -99.69266075818352 },
  { x: 56.43773348884172, y: -99.9034551107252 },
  { x: 55.16284688075893, y: -100.100878593174 },
  { x: 53.8855372641731, y: -100.28513066049813 },
  { x: 52.60583418796845, y: -100.45614482770823 },
  { x: 51.32391494545005, y: -100.61382506093067 },
  { x: 50.04178886074237, y: -100.75769119079747 },
  { x: 48.75729886530004, y: -100.88798699560313 },
  { x: 47.471656463374565, y: -101.00444653539006 },
  { x: 46.184802557197585, y: -101.10689251685311 },
  { x: 44.897594064410406, y: -101.1948447706243 },
  { x: 43.60834669861458, y: -101.26832545836679 },
  { x: 42.32119730359577, y: -101.32454959774631 },
  { x: 41.03218632887341, y: -101.36139705632273 },
  { x: 39.7415206166368, y: -101.38027140609474 },
  { x: 38.4504707689058, y: -101.38259099350311 },
  { x: 37.15945047005899, y: -101.36920534896814 },
  { x: 35.86973032211624, y: -101.34126687897295 },
  { x: 34.57950784314237, y: -101.29949214395899 },
  { x: 33.28987634185217, y: -101.24456815548352 },
  { x: 32.00039258498288, y: -101.17710066567231 },
  { x: 30.712356723438575, y: -101.09769542665109 },
  { x: 29.425591463914138, y: -101.00686954389307 },
  { x: 28.138855753273887, y: -100.90498499122951 },
  { x: 26.853124704695862, y: -100.79241851693372 },
  { x: 25.568324445969612, y: -100.66936957597397 },
  { x: 24.284528849305584, y: -100.53634049938134 },
  { x: 23.00096964371502, y: -100.39323525328226 },
  { x: 21.719212920059636, y: -100.24062265369724 },
  { x: 20.43860860288739, y: -100.07844360285793 },
  { x: 19.15933398550339, y: -99.90697881516404 },
  { x: 17.881359519023448, y: -99.72616919284722 },
  { x: 16.604995466731488, y: -99.5363693225177 },
  { x: 15.32957697873339, y: -99.33718768146001 },
  { x: 14.055828002691642, y: -99.12909705182109 },
  { x: 12.78336440311186, y: -98.91175762143284 },
  { x: 11.512614638814703, y: -98.68537623248454 },
  { x: 10.244110589715465, y: -98.44989378720783 },
  { x: 8.97674417265728, y: -98.20505173286608 },
  { x: 7.711608696354925, y: -97.95088700556457 },
  { x: 6.445586753527075, y: -97.68664610875658 },
  { x: 5.183420940085128, y: -97.41300866677835 },
  { x: 3.9245793761137873, y: -97.12982693520895 },
  { x: 2.6669197675097736, y: -96.83611102642827 },
  { x: 1.4122445962082593, y: -96.53209733150973 },
  { x: 0.16053908776715398, y: -96.21743126384318 },
  { x: -1.0884331488870085, y: -95.89157355629224 },
  { x: -2.3340811360705644, y: -95.55416223502569 },
  { x: -3.5768776559304447, y: -95.20446596515997 },
  { x: -4.815847595288604, y: -94.84211538564283 },
  { x: -6.051448961849883, y: -94.46620925550666 },
  { x: -7.283356717888266, y: -94.07583155934178 },
  { x: -8.508763719406351, y: -93.67031744725405 },
  { x: -9.727847259709238, y: -93.24481351501645 },
  { x: -10.939809518923983, y: -92.80032442469111 },
  { x: -12.144443654861302, y: -92.33880778985527 },
  { x: -13.343995382719113, y: -91.86102449427656 },
  { x: -14.536913386077805, y: -91.36883611765857 },
  { x: -15.724394394746795, y: -90.86308480320052 },
  { x: -16.90671912312582, y: -90.34473827685937 },
  { x: -18.083592082373052, y: -89.81482336236053 },
  { x: -19.255796317919344, y: -89.27384977795612 },
  { x: -20.423169310901688, y: -88.72267444128748 },
  { x: -21.585770159088447, y: -88.16185878115408 },
  { x: -22.743982997974005, y: -87.59181648193449 },
  { x: -23.897335045411438, y: -87.01344878459629 },
  { x: -25.047333294494077, y: -86.42631245587673 },
  { x: -26.192707143202053, y: -85.83153035337477 },
  { x: -27.334180539197845, y: -85.22921328540612 },
  { x: -28.47247743014395, y: -84.6191913458867 },
  { x: -29.60586920631565, y: -84.00258739241548 },
  { x: -30.736143575206025, y: -83.3788104473088 },
  { x: -31.86146850599572, y: -82.74904246593398 },
  { x: -32.98404539055638, y: -82.1121679779131 },
  { x: -34.10439133436121, y: -81.46794320495165 },
  { x: -35.220127652233465, y: -80.81772739572207 },
  { x: -36.33200784071982, y: -80.16097389586699 },
  { x: -37.43871697447412, y: -79.4982071980806 },
  { x: -38.54204276098944, y: -78.82762482042779 },
  { x: -39.64061117715128, y: -78.1489682101719 },
  { x: -40.57541967717, y: -77.82304401763156 },
  { x: -40.82692500489503, y: -79.08886650549117 },
  { x: -41.12129098912775, y: -80.34467192161269 },
  { x: -41.47259767318144, y: -81.58528182404302 },
  { x: -41.80197908517122, y: -82.8326288720671 },
  { x: -42.18013093050532, y: -84.06638343336694 },
  { x: -42.6018526055675, y: -85.28709954952093 },
  { x: -43.06540072619095, y: -86.49217691872101 },
  { x: -43.571115104543786, y: -87.6797687357057 },
  { x: -44.11974923717268, y: -88.84771054470855 },
  { x: -44.71303173380233, y: -89.99363104777392 },
  { x: -45.353045790767666, y: -91.1146787775781 },
  { x: -46.04203712326661, y: -92.20684247309323 },
  { x: -46.78239919091798, y: -93.26582277167066 },
  { x: -47.57492981359474, y: -94.2841807417173 },
  { x: -48.42265775192566, y: -95.25756531003714 },
  { x: -49.32738548784591, y: -96.17895122941565 },
  { x: -50.28868456253483, y: -97.03968067678716 },
  { x: -51.3073380214233, y: -97.83249940108472 },
  { x: -52.37691898220144, y: -98.55414225060603 },
  { x: -53.491266502517085, y: -99.20664071113876 },
  { x: -54.64302291020863, y: -99.78878327843137 },
  { x: -55.827253541617466, y: -100.3016928100828 },
  { x: -57.038669146474824, y: -100.74692800973374 },
  { x: -58.27230551223792, y: -101.12623964877203 },
  { x: -59.52455767503641, y: -101.44202857403754 },
  { x: -60.78988521908596, y: -101.69608249302338 },
  { x: -62.06567306813635, y: -101.89082441423255 },
  { x: -63.34887768711671, y: -102.02790168795828 },
  { x: -64.63709084196611, y: -102.10865878843087 },
  { x: -65.92772700531854, y: -102.13301445621886 },
  { x: -67.21766876989268, y: -102.09892243109253 },
  { x: -68.50400557059646, y: -101.99618834800869 },
  { x: -68.49782985380217, y: -103.08179219123515 },
  { x: -68.4166738433931, y: -104.37002012052666 },
  { x: -68.44755242736451, y: -105.66016872729007 },
  { x: -68.59058380125313, y: -106.94242778197658 },
  { x: -68.84955022223443, y: -108.20615968628023 },
  { x: -69.22830781969428, y: -109.44024667252712 },
  { x: -69.7287920455467, y: -110.63013591525704 },
  { x: -70.34896402678304, y: -111.76078703242075 },
  { x: -71.08393342307097, y: -112.82064641030264 },
  { x: -71.92347632048316, y: -113.80028056762721 },
  { x: -72.84797225992195, y: -114.7021420617817 },
  { x: -73.84074089626596, y: -115.52616440777666 },
  { x: -74.8908343679253, y: -116.27566446786167 },
  { x: -75.98836857314073, y: -116.95414378481246 },
  { x: -77.1253062154144, y: -117.56556190910953 },
  { x: -78.2934622538276, y: -118.11261517643462 },
  { x: -79.48895101011023, y: -118.59904890785793 },
  { x: -80.70676394839323, y: -119.02610415651517 },
  { x: -81.94471445124708, y: -119.39336723802778 },
  { x: -83.20027608907408, y: -119.69175187050942 },
  { x: -83.40216884025558, y: -120.85649501279947 },
  { x: -83.56310683795921, y: -122.1364049311934 },
  { x: -83.79706012847946, y: -123.40636426283866 },
  { x: -84.09005208959766, y: -124.66307091992776 },
  { x: -84.43366128932163, y: -125.90608166919796 },
  { x: -84.82276099624559, y: -127.13668188711125 },
  { x: -85.25256429113188, y: -128.3528105389958 },
  { x: -85.72021970665678, y: -129.55639568954464 },
  { x: -86.22193021120279, y: -130.74495523248632 },
  { x: -86.75692753378115, y: -131.9192574388096 },
  { x: -87.34104987631403, y: -133.07000179721788 },
  { x: -87.97689754060954, y: -134.19411522375606 },
  { x: -88.65931424637772, y: -135.28915993547906 },
  { x: -89.38574401513674, y: -136.35650626189084 },
  { x: -90.15212387531139, y: -137.3946952268349 },
  { x: -90.95608991616703, y: -138.40441014825794 },
  { x: -91.79505661033764, y: -139.38506004847633 },
  { x: -92.66695553593038, y: -140.33637160031134 },
  { x: -93.57113661749325, y: -141.25815642962633 },
  { x: -94.50628492968008, y: -142.14829809759166 },
  { x: -95.47328693901636, y: -143.00295524926352 },
  { x: -96.10263384879157, y: -143.78002441829145 },
  { x: -94.9637312057197, y: -144.38686615915066 },
  { x: -93.82311472736522, y: -144.98988131950813 },
  { x: -92.6797502027817, y: -145.59066553910978 },
  { x: -91.5358390238408, y: -146.18845424057739 },
  { x: -90.39090840839557, y: -146.78372759327888 },
  { x: -89.2441309876889, y: -147.37707657489796 },
  { x: -88.09624548382536, y: -147.96820200298222 },
  { x: -86.94775422783606, y: -148.55678622702678 },
  { x: -85.79729797104858, y: -149.14360121163082 },
  { x: -84.64716675198711, y: -149.72757580974277 },
  { x: -83.49418406560197, y: -150.31028349944538 },
  { x: -82.3398569049865, y: -150.89096339697093 },
  { x: -81.18603207540214, y: -151.46850003194146 },
  { x: -80.03036044055632, y: -152.04418616804006 },
  { x: -78.8736693692062, y: -152.61757118478286 },
  { x: -77.71594408690966, y: -153.1886218396752 },
  { x: -76.55709594701416, y: -153.75730119661185 },
  { x: -75.39787844606639, y: -154.32318449038266 },
  { x: -74.23747898975127, y: -154.8865228865032 },
  { x: -73.07464175049104, y: -155.4479184434887 },
  { x: -71.91122830798923, y: -156.00638866094005 },
  { x: -70.74636697016247, y: -156.5622733510254 },
  { x: -69.58011683477909, y: -157.11542846293432 },
  { x: -68.41269951847046, y: -157.66565084808803 },
  { x: -67.2436126902055, y: -158.2130550084128 },
  { x: -66.07343255322576, y: -158.75726788924575 },
  { x: -64.9017010998264, y: -159.29823778003964 },
  { x: -63.72843310444951, y: -159.83592035746815 },
  { x: -62.55346604823209, y: -160.37024174932085 },
  { x: -61.377302262205255, y: -160.9008362881559 },
  { x: -60.19908482872769, y: -161.42776307174174 },
  { x: -59.01893194333613, y: -161.95082264511007 },
  { x: -57.8374936814826, y: -162.4695976302719 },
  { x: -56.653085756768654, y: -162.98433549913213 },
  { x: -55.467495876687394, y: -163.49425689987058 },
  { x: -54.27952731142938, y: -163.9993729133187 },
  { x: -53.08957897093109, y: -164.49924584662955 },
  { x: -51.89680871199332, y: -164.99390709549263 },
  { x: -50.7023541666571, y: -165.4824314104719 },
  { x: -49.505609582796694, y: -165.9646082557676 },
  { x: -48.30570326832868, y: -166.44025110404826 },
  { x: -47.101748756727574, y: -166.90915680673518 },
  { x: -45.89639067312777, y: -167.36969832839299 },
  { x: -44.686659354668855, y: -167.8219864773374 },
  { x: -43.47425386219137, y: -168.26484483861685 },
  { x: -42.25813998474888, y: -168.69749775402155 },
  { x: -41.03893824890926, y: -169.11848440058967 },
  { x: -39.8147279772006, y: -169.52708821787976 },
  { x: -38.58574556069635, y: -169.9216175322724 },
  { x: -37.351872803859784, y: -170.29966595651186 },
  { x: -36.11278466896489, y: -170.66209964226576 },
  { x: -34.86994382577873, y: -171.01016518308563 },
  { x: -33.623217304322495, y: -171.34518858514912 },
  { x: -32.373033563416826, y: -171.66835180382358 },
  { x: -31.120072227397934, y: -171.98039356121367 },
  { x: -29.864687882876023, y: -172.2822889704973 },
  { x: -28.608195455197244, y: -172.57442032036366 },
  { x: -27.349250470131263, y: -172.85787907272226 },
  { x: -26.087291498878596, y: -173.13318233304634 },
  { x: -24.824977941015735, y: -173.40047415214624 },
  { x: -23.561822239953653, y: -173.66032888645827 },
  { x: -22.295844620452076, y: -173.91356282390802 },
  { x: -21.028699820025263, y: -174.1602424494849 },
  { x: -19.758895620021967, y: -174.4010141450304 },
  { x: -18.48895845003985, y: -174.63559719614477 },
  { x: -17.219213347804917, y: -174.86433695541197 },
  { x: -15.947178207045793, y: -175.08804047673118 },
  { x: -14.673828140940516, y: -175.30652307957624 },
  { x: -13.40083266144544, y: -175.51998975933122 },
  { x: -12.127320076477156, y: -175.72856609875393 },
  { x: -10.852684633909911, y: -175.93278582456486 },
  { x: -9.57697065706998, y: -176.13252150720095 },
  { x: -8.301020289156586, y: -176.328011384541 },
  { x: -7.024538041327893, y: -176.51945675835853 },
  { x: -5.747139778089523, y: -176.70689641156392 },
  { x: -4.469416477125138, y: -176.89043007164136 },
  { x: -3.191087424034998, y: -177.07026458078013 },
  { x: -1.9131277319971471, y: -177.24635376884865 },
  { x: -0.6335133024450391, y: -177.41905960967824 },
  { x: 0.6459829315703361, y: -177.58821958440583 },
  { x: 1.9263360832270233, y: -177.75403499480493 },
  { x: 3.2067631070941682, y: -177.9164430494967 },
  { x: 4.487648138666152, y: -178.07557671845987 },
  { x: 5.769153696805984, y: -178.23152095473654 },
  { x: 7.0517230147764085, y: -178.3843607113687 },
  { x: 8.333730903947353, y: -178.53393900990918 },
  { x: 9.616492289664968, y: -178.680425756442 },
  { x: 10.899371870919316, y: -178.82376000639348 },
  { x: 12.18220712884739, y: -178.96391405768478 },
  { x: 13.466549379868804, y: -179.1010245739052 },
  { x: 14.74997561548054, y: -179.23478129177084 },
  { x: 16.03380076102875, y: -179.36523776863427 },
  { x: 17.31789184653461, y: -179.49223333243773 },
  { x: 18.603268308502436, y: -179.61564240042347 },
  { x: 19.888186762765425, y: -179.73491647142885 },
  { x: 21.173504126964882, y: -179.84896685375222 },
  { x: 22.459190852216633, y: -179.95616466515295 },
  { x: 23.747802917002513, y: -180.03847585225304 },
  { x: 25.036488853998854, y: -180.10149992860522 },
  { x: 26.325824866447224, y: -180.14893050473236 },
  { x: 27.61548591662161, y: -180.1824250883566 },
  { x: 28.905353808985275, y: -180.20309822645328 },
  { x: 30.196255912295356, y: -180.2117819047926 },
  { x: 31.487187564489616, y: -180.20910311376085 },
  { x: 32.77735094569511, y: -180.19559188646812 },
  { x: 34.06730748471133, y: -180.17150954585884 },
  { x: 35.35809139248468, y: -180.13715896799587 },
  { x: 36.647811540427426, y: -180.09294183302367 },
  { x: 37.937649883906914, y: -180.03884613670797 },
  { x: 39.22674950528182, y: -179.97529110384315 },
  { x: 40.51549454004653, y: -179.9022536493634 },
  { x: 41.803766792664305, y: -179.81995631330273 },
  { x: 43.091448067598414, y: -179.72857269535578 },
  { x: 44.37782919162847, y: -179.62806031900143 },
  { x: 45.66447625561617, y: -179.51862233281858 },
  { x: 46.949823168699815, y: -179.40033076221232 },
  { x: 48.234106321952865, y: -179.27320222843 },
  { x: 49.517591655332964, y: -179.13741956519254 },
  { x: 50.799688191156456, y: -178.99299015972102 },
  { x: 52.081784726979954, y: -178.83974779954184 },
  { x: 53.36210832975245, y: -178.67808400737047 },
  { x: 54.64163411265202, y: -178.5078990557228 },
  { x: 55.91977109799496, y: -178.32908767669883 },
  { x: 57.19699206792824, y: -178.14182901040905 },
  { x: 58.47338566910438, y: -177.94612490365867 },
  { x: 59.747888141692805, y: -177.7420178329687 },
  { x: 61.02085407230369, y: -177.5295096451444 },
  { x: 62.292165265400335, y: -177.3087333101646 },
  { x: 63.56229450312964, y: -177.07960941540307 },
  { x: 64.83106449218653, y: -176.84196436116517 },
  { x: 66.09815019484498, y: -176.59605485338233 },
  { x: 67.36328567114732, y: -176.34194922384918 },
  { x: 68.62771197422929, y: -176.07933166886602 },
  { x: 69.88971526880823, y: -175.80846074116943 },
  { x: 71.14991608145199, y: -175.5293659896436 },
  { x: 72.40804847220294, y: -175.24210466525167 },
  { x: 73.66467386986054, y: -174.94637389193073 },
  { x: 74.91988092107735, y: -174.6422309206439 },
  { x: 76.171837595034, y: -174.33018916325386 },
  { x: 77.4225236669708, y: -174.00970750581902 },
  { x: 78.67087537705713, y: -173.6808875226287 },
  { x: 79.91724731190317, y: -173.3438234007513 },
  { x: 81.16066435833089, y: -172.99877553972868 },
  { x: 82.40230847170763, y: -172.64521021284023 },
  { x: 83.64150002769716, y: -172.28344507059094 },
  { x: 84.87853451514133, y: -171.91341916840724 },
  { x: 86.11258456528299, y: -171.53526178265736 },
  { x: 87.34412296026908, y: -171.14879377323095 },
  { x: 88.57306105344705, y: -170.7541795057963 },
  { x: 89.79960568700619, y: -170.3512564614904 },
  { x: 91.02399325201995, y: -169.9397882492398 },
  { x: 92.24459855985828, y: -169.5205154379543 },
  { x: 93.46162845271043, y: -169.09331798529192 },
  { x: 94.67670811920651, y: -168.6574516287323 },
  { x: 95.8890988372419, y: -168.2133503675119 },
  { x: 97.09794368917531, y: -167.76126536714625 },
  { x: 98.30347906608021, y: -167.30092699406717 },
  { x: 99.50605955456682, y: -166.83242204812203 },
  { x: 100.70586244794019, y: -166.35555292114773 },
  { x: 101.90226721963249, y: -165.87047289798105 },
  { x: 103.09477153861262, y: -165.37753287162167 },
  { x: 104.28387773591167, y: -164.87638933629088 },
  { x: 105.46964490929805, y: -164.36700535588355 },
  { x: 106.65245719426609, y: -163.8493273730471 },
  { x: 107.8314872220587, y: -163.32347173651291 },
  { x: 109.00679409044423, y: -162.78957510987036 },
  { x: 110.17793456615992, y: -162.24784064169822 },
  { x: 111.34617925122566, y: -161.69744835046043 },
  { x: 112.50993250589556, y: -161.13940289821923 },
  { x: 113.6702876388844, y: -160.57299880536468 },
  { x: 114.82656502585597, y: -159.99856480323336 },
  { x: 115.97923744895719, y: -159.41600116434117 },
  { x: 117.12800941934623, y: -158.82512690177242 },
  { x: 118.27149213946649, y: -158.22695775842098 },
  { x: 119.41178358009495, y: -157.62025637476165 },
  { x: 120.54651983049698, y: -157.00622317421437 },
  { x: 121.679158110122, y: -156.38318495121226 },
  { x: 122.80550247741603, y: -155.75308823850088 },
  { x: 123.92741451208256, y: -155.11520539480725 },
  { x: 125.0447760185849, y: -154.4694477734788 },
  { x: 126.1579415835332, y: -153.81564916204204 },
  { x: 127.26649752254895, y: -153.15411982378083 },
  { x: 128.3697937601801, y: -152.48499642228455 },
  { x: 129.46889405625723, y: -151.80794283899561 },
  { x: 130.5630005909074, y: -151.12319915859803 },
  { x: 131.65226110855153, y: -150.430809704418 },
  { x: 132.73652786476873, y: -149.73085942949763 },
  { x: 133.81615544616915, y: -149.02299005361618 },
  { x: 134.89055287506915, y: -148.30782579695202 },
  { x: 135.9599565425422, y: -147.58486063486347 },
  { x: 137.02439599747248, y: -146.8544528475713 },
  { x: 138.08336890882885, y: -146.116683694507 },
  { x: 139.1373776076425, y: -145.37131309098658 },
  { x: 140.1862743494924, y: -144.61853679836773 },
  { x: 141.229468156695, y: -143.85849148023985 },
  { x: 142.26746136028135, y: -143.09121037909762 },
  { x: 143.29981072698868, y: -142.316693494941 },
  { x: 144.32719588115327, y: -141.53464903253877 },
  { x: 145.34864170959702, y: -140.7457787778902 },
  { x: 146.36450279893018, y: -139.9497281443851 },
  { x: 147.37519283353126, y: -139.14640479176043 },
  { x: 148.37967760245388, y: -138.33615591940534 },
  { x: 149.3785776322659, y: -137.51680229711133 },
  { x: 150.36949946334846, y: -136.68994325823476 },
  { x: 151.35353640441633, y: -135.854500268503 },
  { x: 152.33057025993278, y: -135.01038468126347 },
  { x: 153.30027599217183, y: -134.15802495533686 },
  { x: 154.26250585671252, y: -133.29742478433363 },
  { x: 155.21693481582886, y: -132.4287097510116 },
  { x: 156.16379926059432, y: -131.55164715790787 },
  { x: 157.1033946798507, y: -130.66602277561202 },
  { x: 158.03445047157817, y: -129.77297423616517 },
  { x: 158.95791220007055, y: -128.87131219697892 },
  { x: 159.87339572983345, y: -127.9615537635265 },
  { x: 160.78081241421438, y: -127.04373587191309 },
  { x: 161.6803395465184, y: -126.11760735662318 },
  { x: 162.57135660017767, y: -125.18371487201415 },
  { x: 163.45371583077124, y: -124.24210274141225 },
  { x: 164.32777182490938, y: -123.29247547597568 },
  { x: 165.19367232701293, y: -122.33463362073618 },
  { x: 166.050619517209, y: -121.36944148055613 },
  { x: 166.89884978657102, y: -120.39653708160425 },
  { x: 167.73812674402558, y: -119.41604600663837 },
  { x: 168.5688049761828, y: -118.42765060515347 },
  { x: 169.39050034754837, y: -117.43188275706488 },
  { x: 170.2030946625855, y: -116.42872768793049 },
  { x: 171.00667656794676, y: -115.41812629998195 },
  { x: 171.8009505747903, y: -114.40028543540853 },
  { x: 172.58633036749475, y: -113.37471753762122 },
  { x: 173.36157489292432, y: -112.34307734413427 },
  { x: 174.1276001664888, y: -111.30421983568557 },
  { x: 174.88416979711465, y: -110.25841095223278 },
  { x: 175.63169746918044, y: -109.20506710331328 },
  { x: 176.36888303178213, y: -108.14592428587284 },
  { x: 177.09658340256104, y: -107.07979315732307 },
  { x: 177.81417805494928, y: -106.00770792861042 },
  { x: 178.52240571105145, y: -104.92854574213585 },
  { x: 179.22100043090992, y: -103.84274244394116 },
  { x: 179.90878025915734, y: -102.75215961372982 },
  { x: 180.5874294821922, y: -101.65406397971493 },
  { x: 181.25561840022615, y: -100.55056828711554 },
  { x: 181.9143812242057, y: -99.44016554283834 },
  { x: 182.5635997585941, y: -98.3229961040832 },
  { x: 183.20250573240259, y: -97.2004118323015 },
  { x: 183.83118779228366, y: -96.07227237029336 },
  { x: 184.44970503600575, y: -94.93845952252205 },
  { x: 185.05752558365353, y: -93.80001488715503 },
  { x: 185.6551813151423, y: -92.65612586987726 },
  { x: 186.24267223047204, y: -91.50684418123608 },
  { x: 186.8199983296428, y: -90.3522289189998 },
  { x: 187.3872187104229, y: -89.19209540264235 },
  { x: 187.94374239512868, y: -88.02757387698367 },
  { x: 188.48977622594944, y: -86.85862740591857 },
  { x: 189.0258520828005, y: -85.68413313184809 },
  { x: 189.5516153790716, y: -84.50488887464516 },
  { x: 190.06671152815258, y: -83.32170722862482 },
  { x: 190.57182015437968, y: -82.13288913294654 },
  { x: 191.06605479122737, y: -80.94100534053426 },
  { x: 191.55018370968438, y: -79.74418688446339 },
  { x: 192.02391142090895, y: -78.54323158460687 },
  { x: 192.48694243605917, y: -77.3386048358906 },
  { x: 192.93960179286114, y: -76.12997421336752 },
  { x: 193.3818894913148, y: -74.91735449147968 },
  { x: 193.8139828247253, y: -73.70059053858519 },
  { x: 194.23534991317726, y: -72.48045062567274 },
  { x: 194.6462566966284, y: -71.2569864632897 },
  { x: 195.04691001726798, y: -70.02959968653134 },
  { x: 195.43710303290672, y: -68.7988591114182 },
  { x: 195.81662890135533, y: -67.56519319677092 },
  { x: 196.1857240136873, y: -66.32845419816859 },
  { x: 196.54441791878676, y: -65.0886716644954 },
  { x: 196.89274016553796, y: -63.84532849027812 },
  { x: 197.23051346063576, y: -62.59925204427391 },
  { x: 197.55773780408018, y: -61.35076736420877 },
  { x: 197.87462003806044, y: -60.09932779572531 },
  { x: 198.1806873804297, y: -58.84592322644368 },
  { x: 198.4765308088716, y: -57.58923873101771 },
  { x: 198.76179573677592, y: -56.330500588141014 },
  { x: 199.0365117130268, y: -55.06916214345619 },
  { x: 199.300619639856, y: -53.80575527687855 },
  { x: 199.5542672616843, y: -52.53982198070325 },
  { x: 199.79730683409088, y: -51.27211575147696 },
  { x: 200.0295610637706, y: -50.00248884477876 },
  { x: 200.2512072440285, y: -48.730956035050745 },
  { x: 200.46227492374888, y: -47.457207059009 },
  { x: 200.6624095163215, y: -46.18221702983156 },
  { x: 200.85172921728307, y: -44.90557226313985 },
  { x: 201.03023402663356, y: -43.62715456339717 },
  { x: 201.19777619995216, y: -42.34773220159225 },
  { x: 201.3542670905862, y: -41.06588683128431 },
  { x: 201.49949985634646, y: -39.78362777659781 },
  { x: 201.63350404611714, y: -38.49989127770215 },
  { x: 201.7561023665931, y: -37.21520921451263 },
  { x: 201.86717662223765, y: -35.928828090482575 },
  { x: 201.96640177532473, y: -34.64194463542141 },
  { x: 202.05363008143343, y: -33.35395309720337 },
  { x: 202.1284774050694, y: -32.065178513554486 },
  { x: 202.19064825739076, y: -30.775547012264283 },
  { x: 202.23966985625063, y: -29.485531375479695 },
  { x: 202.27498077284955, y: -28.195161152084918 },
  { x: 202.29596048061958, y: -26.904746605363858 },
  { x: 202.3014270241935, y: -25.614228637548162 },
  { x: 202.2899620571304, y: -24.32310491760671 },
  { x: 202.25875843543298, y: -23.03282334086448 },
  { x: 202.20181773561202, y: -21.743044095153362 },
  { x: 201.17948544064276, y: -21.599170578065515 },
  { x: 199.89972326666975, y: -21.768530007761346 },
  { x: 198.6203452281911, y: -21.93783033968881 },
  { x: 197.3412331296701, y: -22.107101122732086 },
  { x: 196.06123456462362, y: -22.2764901013121 },
  { x: 194.78203381945008, y: -22.44576088435538 },
  { x: 193.5012669834148, y: -22.615253284030036 },
  { x: 193.61313905893226, y: -23.805364143391326 },
  { x: 193.67811705525108, y: -25.094596734745053 },
  { x: 193.66354945534877, y: -26.385380642518403 },
  { x: 193.59543927730658, y: -27.673726767346636 },
  { x: 193.48717216565944, y: -28.959989695839955 },
  { x: 193.3469922590945, y: -30.24257378825247 },
  { x: 193.1803661011856, y: -31.52276442104615 },
  { x: 192.99119414464496, y: -32.79971945102177 },
  { x: 192.78269721784852, y: -34.07352752483189 },
  { x: 192.55709148711003, y: -35.34455800352879 },
  { x: 192.31641582543813, y: -36.61260404492318 },
  { x: 192.06188173708432, y: -37.878537341098486 },
  { x: 191.79526215509958, y: -39.14102819226645 },
  { x: 191.51833001253493, y: -40.40115513269976 },
  { x: 191.2501147908043, y: -41.663542562773074 },
  { x: 190.99575799575558, y: -42.929017851243536 },
  { x: 190.75135917467662, y: -44.196990020427485 },
  { x: 190.5131065215077, y: -45.46542019731626 },
  { x: 190.27683364357912, y: -46.73430838190988 },
  { x: 190.03872873483112, y: -48.002827205451204 },
  { x: 189.79518683139347, y: -49.27094711905605 },
  { x: 189.5432234959636, y: -50.53701338521019 },
  { x: 189.2800315845441, y: -51.800627093977106 },
  { x: 189.00333583305292, y: -53.06150753095709 },
  { x: 188.71136330843902, y: -54.319004620698095 },
  { x: 188.40302070198769, y: -55.57202505448535 },
  { x: 188.07715560721567, y: -56.820687027855584 },
  { x: 187.73314749755522, y: -58.06479847306162 },
  { x: 187.3708781774696, y: -59.30394570572488 },
  { x: 186.99028854919038, y: -60.53770026702471 },
  { x: 186.59182184598035, y: -61.765367758182805 },
  { x: 186.1756849100288, y: -62.98705160029381 },
  { x: 185.74243917013519, y: -64.20261882337891 },
  { x: 185.29223237072043, y: -65.41316273615286 },
  { x: 184.8261873693835, y: -66.61662969116495 },
  { x: 184.3448064971555, y: -67.8141720948983 },
  { x: 183.84879892725684, y: -69.00536148853227 },
  { x: 183.33846014852932, y: -70.1913650529921 },
  { x: 182.8146175297301, y: -71.37131109619439 },
  { x: 182.27818708626887, y: -72.54510358426552 },
  { x: 181.7293461114507, y: -73.71380627703611 },
  { x: 181.16906971845364, y: -74.87656964408588 },
  { x: 180.59765339611954, y: -76.03419889250881 },
  { x: 180.01586541543713, y: -77.18623601460008 },
  { x: 179.42406036301665, y: -78.33333847303278 },
  { x: 178.8227405698892, y: -79.47538807227015 },
  { x: 178.21220152489656, y: -80.61273201170134 },
  { x: 177.59318195014336, y: -81.74538506576847 },
  { x: 176.96603643223978, y: -82.8730221967455 },
  { x: 176.33094226449091, y: -83.99658158170524 },
  { x: 175.68819493573866, y: -85.11613709285818 },
  { x: 175.03811948370895, y: -86.23162963243593 },
  { x: 174.38118869054875, y: -87.34317000875417 },
  { x: 173.71790488728917, y: -88.45055876684468 },
  { x: 173.04841581835112, y: -89.55395103834942 },
  { x: 172.37281013038717, y: -90.65390825206786 },
  { x: 171.6915606055442, y: -91.75015708082132 },
  { x: 171.00472634159067, y: -92.84300778789371 },
  { x: 170.3126028273683, y: -93.9325490199376 },
  { x: 169.6154560028348, y: -95.01876600251087 },
  { x: 168.91313812356927, y: -96.1019763861185 },
  { x: 168.20671294940226, y: -97.18143406143487 },
  { x: 167.4956486004185, y: -98.25815107774325 },
  { x: 166.7800928210389, y: -99.33193536729645 },
  { x: 166.05966147576908, y: -100.4041461787669 },
  { x: 165.33565471551304, y: -101.47264121805131 },
  { x: 164.60674284048267, y: -102.540212854705 },
  { x: 163.8753193102967, y: -103.60307144433149 },
  { x: 163.13845878542102, y: -104.66257623560317 },
  { x: 162.39190622653328, y: -105.71557288513351 },
  { x: 161.63560253586508, y: -106.76177329130172 },
  { x: 160.87007959333172, y: -107.80046828088742 },
  { x: 160.09394860137664, y: -108.8333716891732 },
  { x: 159.3087461019773, y: -109.85828951150849 },
  { x: 158.51429480182864, y: -110.87548030062987 },
  { x: 157.71029921208878, y: -111.88512873706351 },
  { x: 156.89690707717872, y: -112.88712401249371 },
  { x: 156.0737638104882, y: -113.88187242407798 },
  { x: 155.24163768300602, y: -114.86833237364888 },
  { x: 154.40029230365866, y: -115.84680673726926 },
  { x: 153.5494912813727, y: -116.81755406767576 },
  { x: 152.68929371391647, y: -117.78036013545803 },
  { x: 151.820024639016, y: -118.7349072901111 },
  { x: 150.9418908988606, y: -119.68092959167734 },
  { x: 150.0548038467977, y: -120.61853046125135 },
  { x: 149.1584088962171, y: -121.54796845156977 },
  { x: 148.2534447692234, y: -122.46852700219117 },
  { x: 147.33946823255383, y: -123.38061241027303 },
  { x: 146.4173362038497, y: -124.28348595371078 },
  { x: 145.4863099610064, y: -125.17780509517752 },
  { x: 144.5467440906342, y: -126.06320786084197 },
  { x: 143.59911137488, y: -126.93934705131501 },
  { x: 142.64308677601778, y: -127.80645905767008 },
  { x: 141.67890668512098, y: -128.66442568437046 },
  { x: 140.70621651557946, y: -129.51350548415277 },
  { x: 139.72551859842426, y: -130.3533143215226 },
  { x: 138.7372561669182, y: -131.1835197715329 },
  { x: 137.74101553668268, y: -132.00450596967804 },
  { x: 136.73691490325442, y: -132.8160734609898 },
  { x: 135.72589983092732, y: -133.6176423486161 },
  { x: 134.70687701098657, y: -134.41010279269292 },
  { x: 133.68067381218933, y: -135.19288597719978 },
  { x: 132.6473788811881, y: -135.9659291107577 },
  { x: 131.60625349587835, y: -136.7298601071557 },
  { x: 130.5583023183223, y: -137.48398087400486 },
  { x: 129.5035548974041, y: -138.22834312185253 },
  { x: 128.44224762419722, y: -138.96282865516199 },
  { x: 127.37367132548131, y: -139.68786223914336 },
  { x: 126.29900795662365, y: -140.4028455088919 },
  { x: 125.21796202878244, y: -141.10803332353373 },
  { x: 124.13065173749439, y: -141.80345523195302 },
  { x: 123.03672249614931, y: -142.48937717410743 },
  { x: 121.93711986904106, y: -143.1652561892501 },
  { x: 120.83169611174874, y: -143.8311550687599 },
  { x: 119.72021483319887, y: -144.48746164174173 },
  { x: 118.60311926665418, y: -145.13395059795369 },
  { x: 117.48008437438867, y: -145.77091373262712 },
  { x: 116.35196707404367, y: -146.39782285945722 },
  { x: 115.21841277900896, y: -147.0149993225595 },
  { x: 114.07971697812638, y: -147.6224689772076 },
  { x: 112.93522959594391, y: -148.22064920139061 },
  { x: 111.78645762555486, y: -148.8086276733094 },
  { x: 110.63221911159195, y: -149.38727608504732 },
  { x: 109.47387330272757, y: -149.95605886307862 },
  { x: 108.31014959694186, y: -150.51551527453958 },
  { x: 107.14255498732813, y: -151.06506172896763 },
  { x: 105.97026210512928, y: -151.60532983376217 },
  { x: 104.7943642590601, y: -152.13566581986063 },
  { x: 103.61341355379558, y: -152.6569561537885 },
  { x: 102.42865104247146, y: -153.16880931283038 },
  { x: 101.2393380029831, y: -153.67139150945982 },
  { x: 100.04671548846623, y: -154.16453283759273 },
  { x: 98.85016297235302, y: -154.64835887998686 },
  { x: 97.64932586803324, y: -155.12329070824188 },
  { x: 96.44642034182063, y: -155.5884123069481 },
  { x: 95.23893473855964, y: -156.04486500175707 },
  { x: 94.0284056002278, y: -156.492113219143 },
  { x: 92.8138873625312, y: -156.9306186604212 },
  { x: 91.59735980071017, y: -157.35972386291863 },
  { x: 90.37743411720804, y: -157.78009737014 },
  { x: 89.15411031202487, y: -158.19170593959043 },
  { x: 87.92786116730757, y: -158.59465299236476 },
  { x: 86.69862758528775, y: -158.9887649287683 },
  { x: 85.46720738583839, y: -159.37417102516935 },
  { x: 84.23283229797073, y: -159.75103010682045 },
  { x: 82.99630014155768, y: -160.1192202845743 },
  { x: 81.75619257015846, y: -160.47934731055668 },
  { x: 80.51434161459245, y: -160.83076480292604 },
  { x: 79.269358477303, y: -161.1740969818608 },
  { x: 78.02248421142585, y: -161.509118537119 },
  { x: 76.77321648592986, y: -161.8358996473007 },
  { x: 75.52229402291961, y: -162.15439968269 },
  { x: 74.26933268690073, y: -162.4648882768552 },
  { x: 73.01439157564155, y: -162.76739867229088 },
  { x: 71.75791392240487, y: -163.06178681818676 },
  { x: 70.49892461401261, y: -163.34845162447922 },
  { x: 69.23819192145355, y: -163.62733768701048 },
  { x: 67.97639546906389, y: -163.89836374634905 },
  { x: 66.71258969254978, y: -164.1618105168946 },
  { x: 65.44677459191121, y: -164.41768907947875 },
  { x: 64.18013212251552, y: -164.66584430245953 },
  { x: 62.911716720068824, y: -164.90660122356294 },
  { x: 61.64250349774919, y: -165.13985088127853 },
  { x: 60.37122185353674, y: -165.36589799847454 },
  { x: 59.09896509614624, y: -165.58460960517206 },
  { x: 57.825703676693514, y: -165.7960798884394 },
  { x: 56.55123075298928, y: -166.00041226937128 },
  { x: 55.275634971686074, y: -166.19766030532023 },
  { x: 53.998532197289535, y: -166.38796250668088 },
  { x: 52.72083844520934, y: -166.57124130763225 },
  { x: 51.44234687325619, y: -166.74761121010053 },
  { x: 50.16273244370409, y: -166.91719040962246 },
  { x: 48.88137462998517, y: -167.0801155697874 },
  { x: 47.60054869618155, y: -167.23617615479557 },
  { x: 46.31851125812642, y: -167.38566580668348 },
  { x: 45.0357646468509, y: -167.52859006586692 },
  { x: 43.75222021570243, y: -167.66503019177745 },
  { x: 42.467523378070815, y: -167.79508591189915 },
  { x: 41.182590149365744, y: -167.91873321776362 },
  { x: 39.896859100787715, y: -168.03603120713925 },
  { x: 38.61106895444132, y: -168.14699650127332 },
  { x: 37.324392341569435, y: -168.25068907628784 },
  { x: 36.037006555477156, y: -168.3411677596567 },
  { x: 34.74885249839611, y: -168.4180650371329 },
  { x: 33.45966423036866, y: -168.48164684867402 },
  { x: 32.16864393152185, y: -168.53216990021147 },
  { x: 30.878657843621447, y: -168.5697727021398 },
  { x: 29.588464913531766, y: -168.59475443691142 },
  { x: 28.297917396831885, y: -168.60735703601551 },
  { x: 27.006838000216707, y: -168.6078095033046 },
  { x: 25.71603931800127, y: -168.59632052777312 },
  { x: 24.425565673511848, y: -168.5730360070368 },
  { x: 23.135210224559156, y: -168.53827728521108 },
  { x: 21.845150264448296, y: -168.49227521295367 },
  { x: 20.55504598101117, y: -168.43524032606436 },
  { x: 19.26703966835104, y: -168.36726865841675 },
  { x: 17.978486701333523, y: -168.28864277121588 },
  { x: 16.690613358652218, y: -168.19963045122458 },
  { x: 15.403301444770396, y: -168.10016890706407 },
  { x: 14.11782156170793, y: -167.99086204405472 },
  { x: 12.832770137466117, y: -167.87149378598104 },
  { x: 11.548531307539344, y: -167.7425221405478 },
  { x: 10.26513462081179, y: -167.60387508234987 },
  { x: 8.982668723936007, y: -167.456003231871 },
  { x: 7.701975760111213, y: -167.2988327169007 },
  { x: 6.421002081886678, y: -167.13255929879676 },
  { x: 5.142569607701898, y: -166.957605895964 },
  { x: 3.8650826978109776, y: -166.77380629592892 },
  { x: 2.5886299988664683, y: -166.58149107683326 },
  { x: 1.3135956463627516, y: -166.38083753198222 },
  { x: 0.04018648248910904, y: -166.17184012095993 },
  { x: -1.2317156882911922, y: -165.95477586455561 },
  { x: -2.50302688138783, y: -165.72962075430095 },
  { x: -3.7735254801694302, y: -165.49652253461676 },
  { x: -5.042635281394421, y: -165.25569912852393 },
  { x: -6.309632337400317, y: -165.00738692709592 },
  { x: -7.575742926880717, y: -164.75142525827502 },
  { x: -8.839223665668815, y: -164.48836262322385 },
  { x: -10.100990569174291, y: -164.2181269965372 },
  { x: -11.361811908385901, y: -163.94065928044674 },
  { x: -12.621672908861562, y: -163.65605920243655 },
  { x: -13.879406389676033, y: -163.36469612355893 },
  { x: -15.13523396746069, y: -163.06662914158227 },
  { x: -16.389628424362467, y: -162.76185825650654 },
  { x: -17.64117141394056, y: -162.45083039520503 },
  { x: -18.892359816908463, y: -162.1329767416572 },
  { x: -20.141154760257525, y: -161.80891043520987 },
  { x: -21.388413161629064, y: -161.47853544198944 },
  { x: -22.634120246580988, y: -161.14195518309052 },
  { x: -23.876709924251585, y: -160.79969784481796 },
  { x: -25.120348587310687, y: -160.4506885865095 },
  { x: -26.36233251285553, y: -160.09571784081712 },
  { x: -27.60195252766572, y: -159.73497767548795 },
  { x: -28.840597429297862, y: -159.36828340999588 },
  { x: -30.07618402141705, y: -158.99632944311918 },
  { x: -31.310839823684468, y: -158.61853218439526 },
  { x: -32.54361927180626, y: -158.23509847601346 },
  { x: -33.775069020139796, y: -157.84611696462622 },
  { x: -35.00388891778104, y: -157.45207520682263 },
  { x: -36.231467762286584, y: -157.0523674504769 },
  { x: -37.456992959341406, y: -156.6475329627254 },
  { x: -38.681350975470984, y: -156.23736859498936 },
  { x: -39.90399515631795, y: -155.8218300239425 },
  { x: -41.12310824550502, y: -155.40189974998393 },
  { x: -42.34239862799719, y: -154.9762332988833 },
  { x: -43.55953194194399, y: -154.54562479690304 },
  { x: -44.774316119598225, y: -154.11040297537969 },
  { x: -45.98856841733716, y: -153.66963704446144 },
  { x: -47.19971808223686, y: -153.22461976783137 },
  { x: -48.40860725749656, y: -152.7748968313951 },
  { x: -49.61696455284096, y: -152.31995851690053 },
  { x: -50.82337162182927, y: -151.86034409148394 },
  { x: -52.02697154682018, y: -151.39638228648192 },
  { x: -53.228045042213424, y: -150.9281100379997 },
  { x: -54.42839458994418, y: -150.45470367089064 },
  { x: -55.62781334782317, y: -149.97643651233344 },
  { x: -56.824543157241486, y: -149.4938404422434 },
  { x: -58.020120560176665, y: -149.00652763151564 },
  { x: -59.213644315661114, y: -148.51466798623417 },
  { x: -60.40576449914686, y: -148.01820979585173 },
  { x: -61.59481159867756, y: -147.5176886338941 },
  { x: -62.782632419514655, y: -147.012502441846 },
  { x: -63.968532562879844, y: -146.50279896412846 },
  { x: -65.15301435980425, y: -145.98847847325726 },
  { x: -66.33501405045725, y: -145.4699177175058 },
  { x: -67.51581701130084, y: -144.94659959140085 },
  { x: -68.69295591050573, y: -144.41956938672035 },
  { x: -69.86935608760602, y: -143.88753064617086 },
  { x: -71.04305254180356, y: -143.35129965767786 },
  { x: -72.2139418520037, y: -142.81093921262024 },
  { x: -73.38354578574187, y: -142.2656477975146 },
  { x: -74.55187911746017, y: -141.71543649319244 },
  { x: -75.71793718509637, y: -141.1605527715588 },
  { x: -76.8807744243566, y: -140.6016097719605 },
  { x: -78.04058290298804, y: -140.03804237198756 },
  { x: -79.19929807290471, y: -139.46911184953535 },
  { x: -80.35471854223498, y: -138.8956234116979 },
  { x: -81.5084104018405, y: -138.31641357116047 },
  { x: -82.659191696354, y: -137.73197727173314 },
  { x: -83.80666351583899, y: -137.142081815953 },
  { x: -84.95131341688447, y: -136.54589983506287 },
  { x: -86.09275726399609, y: -135.9427590919476 },
  { x: -87.22968013182766, y: -135.3319504133868 },
  { x: -88.30571752379983, y: -134.69762451662672 },
  { x: -87.62383269794694, y: -133.6021550396936 },
  { x: -87.00831466596945, y: -132.4673744659653 },
  { x: -86.44180345840977, y: -131.30846722830142 },
  { x: -85.91686753089577, y: -130.129466749393 },
  { x: -85.43340346233286, y: -128.93353475984762 },
  { x: -85.02079761804119, y: -127.71003366135935 },
  { x: -84.66724521878957, y: -126.4681605441302 },
  { x: -84.35687851377166, y: -125.21519182089027 },
  { x: -84.08046347668022, y: -123.95473984273094 },
  { x: -83.8319130373735, y: -122.68825250497721 },
  { x: -83.60830185631737, y: -121.41660149971247 },
  { x: -83.40917192580699, y: -120.14158192165084 },
  { x: -82.59668103186452, y: -120.14599209261517 },
  { x: -81.4659634297114, y: -120.76836546572315 },
  { x: -80.32945424625836, y: -121.38084734985082 },
  { x: -79.18876389569341, y: -121.98483392977583 },
  { x: -78.04437993460559, y: -122.58131509311832 },
  { x: -76.89624326522649, y: -123.1711329830775 },
  { x: -75.74454595530331, y: -123.75470867125298 },
  { x: -74.59054383241384, y: -124.3318205410134 },
  { x: -73.43332088114842, y: -124.90324425056856 },
  { x: -72.27299529704378, y: -125.46906844657101 },
  { x: -71.10990689226799, y: -126.02933006512598 },
  { x: -69.94449890008383, y: -126.58407342955972 },
  { x: -68.77579620731323, y: -127.13392645366116 },
  { x: -67.60554219812303, y: -127.67797312202063 },
  { x: -66.43296860152445, y: -128.21681179954277 },
  { x: -65.25715940210782, y: -128.75101868946925 },
  { x: -64.07935565300882, y: -129.27984768247435 },
  { x: -62.899380060922354, y: -129.8036459779473 },
  { x: -61.71748379136398, y: -130.32235447811968 },
  { x: -60.53282470113449, y: -130.83613570185452 },
  { x: -59.34658474560119, y: -131.34482713028882 },
  { x: -58.157670616049316, y: -131.84868731615916 },
  { x: -56.96727904228829, y: -132.34732473675012 },
  { x: -55.77480427219234, y: -132.84109397867192 },
  { x: -54.57924164369926, y: -133.3301501735665 },
  { x: -53.383309654153884, y: -133.81372505044507 },
  { x: -52.18517627273686, y: -134.29229508506515 },
  { x: -50.98498924386911, y: -134.7659563113003 },
  { x: -49.782231462077426, y: -135.2349007968977 },
  { x: -48.57715409287736, y: -135.69886998912077 },
  { x: -47.371278903804345, y: -136.15752407580138 },
  { x: -46.16264089406021, y: -136.61130998381282 },
  { x: -44.95135825918168, y: -137.06037915118654 },
  { x: -43.73954374438785, y: -137.50388943472328 },
  { x: -42.525276672206815, y: -137.942398569612 },
  { x: -41.30869001261741, y: -138.3760616874947 },
  { x: -40.091187337618315, y: -138.8041252918247 },
  { x: -38.87101048860065, y: -139.22730963665396 },
  { x: -37.6497698797524, y: -139.6451234717829 },
  { x: -36.42641652568504, y: -140.05759634609575 },
  { x: -35.20207328399755, y: -140.46462114488733 },
  { x: -33.974922898312656, y: -140.8667075864098 },
  { x: -32.74727018159665, y: -141.2628916383167 },
  { x: -31.517386524124813, y: -141.65392679715464 },
  { x: -30.285774256928264, y: -142.03955451018706 },
  { x: -29.05179807899706, y: -142.41977847102453 },
  { x: -27.81731957003474, y: -142.79419607611996 },
  { x: -26.580713541411235, y: -143.1632579459572 },
  { x: -25.34143333876915, y: -143.52684219138902 },
  { x: -24.10215313612707, y: -143.8843393666791 },
  { x: -22.859519135130196, y: -144.23668026167917 },
  { x: -21.61650099863894, y: -144.5829119248744 },
  { x: -20.371458763581142, y: -144.92335570038026 },
  { x: -19.124687918798625, y: -145.25803374985986 },
  { x: -17.87587820100747, y: -145.58696454136586 },
  { x: -16.626418407764287, y: -145.90972330968808 },
  { x: -15.374875418186187, y: -146.22647996091058 },
  { x: -14.122711902040244, y: -146.53697224868628 },
  { x: -12.868154926275462, y: -146.8415769212885 },
  { x: -11.611647724154592, y: -147.1401240726331 },
  { x: -10.353884694455937, y: -147.43238839247832 },
  { x: -9.095338619326427, y: -147.7181852002979 },
  { x: -7.835241227777302, y: -147.99756251302873 },
  { x: -6.573031091009081, y: -148.2706717687022 },
  { x: -5.310200427673012, y: -148.53713621904495 },
  { x: -4.045611605728045, y: -148.79712207653057 },
  { x: -2.7794419184792787, y: -149.05053700089596 },
  { x: -1.5120607269790025, y: -149.2972258604991 },
  { x: -0.243541903437674, y: -149.5371221703507 },
  { x: 1.0262327476814388, y: -149.77018160712439 },
  { x: 2.2969677375365047, y: -149.99627489445191 },
  { x: 3.5690176527377218, y: -150.2154131131648 },
  { x: 4.8421904255379, y: -150.42748914855792 },
  { x: 6.117520266883448, y: -150.63259534089434 },
  { x: 7.393145597070827, y: -150.83036602273228 },
  { x: 8.669509649362787, y: -151.0208048876823 },
  { x: 9.948148965736852, y: -151.20406337377577 },
  { x: 11.2262859510798, y: -151.3796797796974 },
  { x: 12.506225418357923, y: -151.5479052709627 },
  { x: 13.786888833298534, y: -151.7085182309403 },
  { x: 15.068985369122029, y: -151.8615334340723 },
  { x: 16.351480814881995, y: -152.00669971484317 },
  { x: 17.634759306072816, y: -152.14397644353713 },
  { x: 18.918717421599847, y: -152.27333776488052 },
  { x: 20.203872266936305, y: -152.3947578235997 },
  { x: 21.49012042098753, y: -152.50815536026312 },
  { x: 22.776678838322685, y: -152.61332722629206 },
  { x: 24.063133834563196, y: -152.71008504754985 },
  { x: 25.351110598339137, y: -152.79860242373104 },
  { x: 26.63939762539901, y: -152.87871314236216 },
  { x: 27.927669878016783, y: -152.95021405486438 },
  { x: 29.21747867261208, y: -153.01309777401667 },
  { x: 30.506932880597187, y: -153.06731258927172 },
  { x: 31.796978066265954, y: -153.11269598176656 },
  { x: 33.087023251934724, y: -153.1491112879118 },
  { x: 34.37748212198205, y: -153.1766508479705 },
  { x: 35.66702497661971, y: -153.1949600753325 },
  { x: 36.95733610224612, y: -153.2041719399766 },
  { x: 38.24835640109293, y: -153.20411653581877 },
  { x: 39.53860842895097, y: -153.19464242482755 },
  { x: 40.830042412176354, y: -153.1757606878345 },
  { x: 42.12005804896094, y: -153.14723493376616 },
  { x: 43.41119654334448, y: -153.10910948594884 },
  { x: 44.70109398459233, y: -153.0611627277511 },
  { x: 45.99048909480907, y: -153.00343159527824 },
  { x: 47.279470520647244, y: -152.93573879522512 },
  { x: 48.5683042020645, y: -152.85795135761293 },
  { x: 49.85628096584044, y: -152.7701505418732 },
  { x: 51.142514345449584, y: -152.67202977833244 },
  { x: 52.42883637171127, y: -152.56362600309598 },
  { x: 53.71371050264798, y: -152.4448838120059 },
  { x: 54.99864373135306, y: -152.31543015039944 },
  { x: 56.28215861361735, y: -152.17548663490797 },
  { x: 57.564225600556654, y: -152.02493876360523 },
  { x: 58.84472649663426, y: -151.86350212848103 },
  { x: 60.12472506168075, y: -151.69113979343007 },
  { x: 61.40227106934003, y: -151.50800319648386 },
  { x: 62.678132790600884, y: -151.31388918906356 },
  { x: 63.95183744331635, y: -151.10862417147464 },
  { x: 65.22462608062216, y: -150.89203085041206 },
  { x: 66.49519855161421, y: -150.664238502244 },
  { x: 67.76311162302979, y: -150.42523604613896 },
  { x: 69.03134973217136, y: -150.17431800248707 },
  { x: 70.2953032531064, y: -149.91229696560333 },
  { x: 71.55763158541134, y: -149.63852286003578 },
  { x: 72.81632540496177, y: -149.35330225545772 },
  { x: 74.07298035150356, y: -149.0562436291538 },
  { x: 75.3263849207852, y: -148.74754274248173 },
  { x: 76.5770414438378, y: -148.4269779788101 },
  { x: 77.82397480748332, y: -148.09471555061248 },
  { x: 79.06765779386869, y: -147.7505744709732 },
  { x: 80.3077949141521, y: -147.39452888461864 },
  { x: 81.54595225919523, y: -147.02604691163347 },
  { x: 82.77932268500068, y: -146.6458488060697 },
  { x: 84.0092063424725, y: -146.2534987218856 },
  { x: 85.23592826933674, y: -145.8487787360603 },
  { x: 86.4582178635735, y: -145.43206190325662 },
  { x: 87.67459768097363, y: -145.0037840695163 },
  { x: 88.8877566699978, y: -144.56291841111397 },
  { x: 90.09713340184652, y: -144.10955726831267 },
  { x: 91.3002457702484, y: -143.64464989901677 },
  { x: 92.49993046808504, y: -143.1670291223011 },
  { x: 93.69317350916974, y: -142.6778399574277 },
  { x: 94.88198421762698, y: -142.1762439548079 },
  { x: 96.06662853341439, y: -141.66202319142081 },
  { x: 97.24491983910241, y: -141.1361121507288 },
  { x: 98.41883790993133, y: -140.59911658485754 },
  { x: 99.58779176821746, y: -140.05306059237364 },
  { x: 100.75169276730827, y: -139.498091917698 },
  { x: 101.9120774491813, y: -138.93303968629482 },
  { x: 103.06779340735339, y: -138.35870910525816 },
  { x: 104.21966801058166, y: -137.77442424386228 },
  { x: 105.36575103251003, y: -137.18104571335903 },
  { x: 106.50648570640124, y: -136.57848117348533 },
  { x: 107.64293579208591, y: -135.96585523854728 },
  { x: 108.77338745428138, y: -135.34408761756504 },
  { x: 109.89846121955551, y: -134.71289390252838 },
  { x: 111.01895490778125, y: -134.07156861382742 },
  { x: 112.13371611247547, y: -133.42069534192476 },
  { x: 113.24271528475396, y: -132.76035903986246 },
  { x: 114.34610016903765, y: -132.09034547823015 },
  { x: 115.44316159210615, y: -131.41082456311193 },
  { x: 116.53446098275892, y: -130.7215599034343 },
  { x: 117.61970285215415, y: -130.02272879250236 },
  { x: 118.69853261368164, y: -129.3143903280845 },
  { x: 119.77077297403626, y: -128.59652973573859 },
  { x: 120.83742859528027, y: -127.86843784224428 },
  { x: 121.89849947741367, y: -127.13008509871736 },
  { x: 122.95026246102935, y: -126.38404225808176 },
  { x: 123.99596792338751, y: -125.62793063516077 },
  { x: 125.03511353345698, y: -124.8619866210278 },
  { x: 126.06693102024904, y: -124.08666822338775 },
  { x: 127.0920704592157, y: -123.30158391952514 },
  { x: 128.10905440614783, y: -122.50775314594432 },
  { x: 129.11868068091832, y: -121.70455537607745 },
  { x: 130.12118567460067, y: -120.8917172827458 },
  { x: 131.11651028942651, y: -120.0692240915073 },
  { x: 132.10382715663872, y: -119.23767416726668 },
  { x: 133.08372725392096, y: -118.39648391956128 },
  { x: 134.05523546809516, y: -117.54657675102186 },
  { x: 135.01938601010775, y: -116.68694799958615 },
  { x: 135.9743763980236, y: -115.81921546666324 },
  { x: 136.9215067827467, y: -114.94213809911739 },
  { x: 137.8598315999832, y: -114.05666884846352 },
  { x: 138.7902668651428, y: -113.1618030526394 },
  { x: 139.71180791616328, y: -112.25850105038099 },
  { x: 140.624838888539, y: -111.34645257840437 },
  { x: 141.52927113561742, y: -110.42562808782533 },
  { x: 142.42528195070363, y: -109.49580596201253 },
  { x: 143.3129599804502, y: -108.55692710319758 },
  { x: 144.1903845473852, y: -107.61104515883122 },
  { x: 145.05900354683362, y: -106.65657926360964 },
  { x: 145.91863968549035, y: -105.69380274471156 },
  { x: 146.76920431670285, y: -104.722722989358 },
  { x: 147.61049059828184, y: -103.74365026083291 },
  { x: 148.4423803346906, y: -102.75671752911508 },
  { x: 149.2644893904347, y: -101.76236064024623 },
  { x: 150.07805881864988, y: -100.75916863500662 },
  { x: 150.88161117512695, y: -99.74893660811037 },
  { x: 151.6755305953603, y: -98.73116961574742 },
  { x: 152.4594329438556, y: -97.70636998894885 },
  { x: 153.23405694271736, y: -96.67364387396816 },
  { x: 153.99875251649357, y: -95.63390728621502 },
  { x: 154.75363786072097, y: -94.58704941737372 },
  { x: 155.49891981758884, y: -93.53284126359188 },
  { x: 156.23421425160282, y: -92.47185164088998 },
  { x: 156.95999394490977, y: -91.40341569937392 },
  { x: 157.67528378433175, y: -90.32903304491602 },
  { x: 158.38052700313142, y: -89.24809053816944 },
  { x: 159.07584179684554, y: -88.16048475803957 },
  { x: 159.76099177440068, y: -87.06654074225239 },
  { x: 160.43606558244934, y: -85.96619200581851 },
  { x: 161.10073818326552, y: -84.86014772195834 },
  { x: 161.75568920118548, y: -83.74735890528335 },
  { x: 162.40015036522038, y: -82.62911093225553 },
  { x: 163.03486039747483, y: -81.50425139639172 },
  { x: 163.65913967361263, y: -80.37405089971182 },
  { x: 164.27266315590776, y: -79.23898961158376 },
  { x: 164.8757854309704, y: -78.09863168596587 },
  { x: 165.46945206309445, y: -76.951337159786 },
  { x: 166.05233335249164, y: -75.79966201152597 },
  { x: 166.62493163019306, y: -74.64280842131284 },
  { x: 167.1871582495462, y: -73.48096106967274 },
  { x: 167.7396337371189, y: -72.31273115904908 },
  { x: 168.28164891969075, y: -71.13975126529299 },
  { x: 168.8124650751572, y: -69.96380909589752 },
  { x: 169.3332937077697, y: -68.78240038292817 },
  { x: 169.8433369976554, y: -67.59744580385686 },
  { x: 170.34327456915042, y: -66.40714287674837 },
  { x: 170.8326631889921, y: -65.21268833141215 },
  { x: 171.31162105271702, y: -64.01406739340611 },
  { x: 171.77967537817844, y: -62.81262453696057 },
  { x: 172.23797857185937, y: -61.605301452562585 },
  { x: 172.68537822727671, y: -60.394757539788635 },
  { x: 173.12216983327232, y: -59.180874603101984 },
  { x: 173.54882617199308, y: -57.96218997273557 },
  { x: 173.96475626575537, y: -56.740476581740374 },
  { x: 174.37037379893772, y: -55.514094467044245 },
  { x: 174.76499914720392, y: -54.285392764939736 },
  { x: 175.1491346415851, y: -53.05296790342815 },
  { x: 175.52263253766037, y: -51.81718924356177 },
  { x: 175.88540418877713, y: -50.57817498087734 },
  { x: 176.23736094828286, y: -49.335821694280206 },
  { x: 176.57850281617752, y: -48.090483970380575 },
  { x: 176.90859340138772, y: -46.84285620795674 },
  { x: 177.22789864387104, y: -45.591667804988845 },
  { x: 177.53594576148055, y: -44.33851440122276 },
  { x: 177.8329120475214, y: -43.0818151313547 },
  { x: 178.11850201315173, y: -41.82304743959382 },
  { x: 178.3925679139506, y: -40.56232952147685 },
  { x: 178.65528704322315, y: -39.29811006058417 },
  { x: 178.90612752105406, y: -38.03196992221959 },
  { x: 179.14497115190662, y: -36.763598843099174 },
  { x: 179.3715815447073, y: -35.492893402128296 },
  { x: 179.58557456396184, y: -34.22004566705413 },
  { x: 179.78659562305992, y: -32.94508518676087 },
  { x: 179.97426058650726, y: -31.667701697964592 },
  { x: 180.14786028108335, y: -30.38811681729667 },
  { x: 180.30627184918933, y: -29.106832875788214 },
  { x: 180.44863837318383, y: -27.824071490070597 },
  { x: 180.57283233340567, y: -26.53924168246016 },
  { x: 180.67521921710036, y: -25.253141272829843 },
  { x: 180.47210018722527, y: -24.262470607262852 },
  { x: 179.19133335119, y: -24.42942180289775 },
  { x: 177.9117189216379, y: -24.596225254111737 },
  { x: 176.63201584543324, y: -24.763028705325723 },
  { x: 175.35219457369186, y: -24.929861705423892 },
  { x: 174.072136910877, y: -25.096724254406244 },
  { x: 172.7928475190509, y: -25.263483382293956 },
  { x: 171.51335128503553, y: -25.430257284623757 },
  { x: 170.23261399788447, y: -25.597208480258658 },
  { x: 168.95178806408083, y: -25.764174450335652 },
  { x: 168.50837750802825, y: -26.77903087760657 },
  { x: 168.29816674594915, y: -28.051538800512624 },
  { x: 168.06744905824698, y: -29.320914541695267 },
  { x: 167.8198885065604, y: -30.586596672355007 },
  { x: 167.5566670462567, y: -31.85118549429998 },
  { x: 167.27967580592372, y: -33.11174089355394 },
  { x: 166.98938756770826, y: -34.369503923252594 },
  { x: 166.68642285817822, y: -35.62414954566993 },
  { x: 166.3712249105964, y: -36.8760914451845 },
  { x: 166.0442369582254, y: -38.12488638853356 },
  { x: 165.70587268544395, y: -39.370032044686006 },
  { x: 165.35619119002038, y: -40.61240010572522 },
  { x: 164.99525156972294, y: -41.852330383819336 },
  { x: 164.62346750893033, y: -43.08828633699082 },
  { x: 164.2408685565267, y: -44.32119875509143 },
  { x: 163.8477206524696, y: -45.550580081532146 },
  { x: 163.4441124434117, y: -46.776474639639254 },
  { x: 163.02971889162697, y: -47.99938476044386 },
  { x: 162.605130974799, y: -49.21833533076793 },
  { x: 162.17037824181205, y: -50.433503643916545 },
  { x: 161.72519475270843, y: -51.644934023215995 },
  { x: 161.26961005637236, y: -52.853187897465745 },
  { x: 160.8041560327191, y: -54.056906017993384 },
  { x: 160.32844854625426, y: -55.25672368580885 },
  { x: 159.84266489028295, y: -56.45230108874403 },
  { x: 159.34650957596338, y: -57.64448036999814 },
  { x: 158.84057358097917, y: -58.831798859804124 },
  { x: 158.3244136720676, y: -60.014817986961454 },
  { x: 157.79829578918626, y: -61.19336045816503 },
  { x: 157.2621312856827, y: -62.3675296945095 },
  { x: 156.71565422159918, y: -63.5374291170895 },
  { x: 156.15927828131427, y: -64.70221658270583 },
  { x: 155.59303301371224, y: -65.86202506133728 },
  { x: 155.0167706743721, y: -67.01692842519432 },
  { x: 154.43013667668365, y: -68.16716306535042 },
  { x: 153.8337219983306, y: -69.3118425152801 },
  { x: 153.2272902482394, y: -70.45136568491981 },
  { x: 152.61095962194688, y: -71.58530411544889 },
  { x: 151.98449372837953, y: -72.71386464905665 },
  { x: 151.34777437200063, y: -73.83707683462724 },
  { x: 150.7012447860729, y: -74.95432753281388 },
  { x: 150.04469812840708, y: -76.06571277749016 },
  { x: 149.37825259453987, y: -77.17098140314053 },
  { x: 148.70155359786116, y: -78.27059141746983 },
  { x: 148.0150443716336, y: -79.36355293285791 },
  { x: 147.31839987813123, y: -80.45038305477797 },
  { x: 146.61188605731166, y: -81.53057206497787 },
  { x: 145.8951778714489, y: -82.60455580949932 },
  { x: 145.16865945603735, y: -83.67158079179562 },
  { x: 144.43224216442442, y: -84.73170610963516 },
  { x: 143.68586689884177, y: -85.78488743969164 },
  { x: 142.92971095259452, y: -86.83079974423907 },
  { x: 142.16333109241984, y: -87.86993796708752 },
  { x: 141.38731829600147, y: -88.90134915672206 },
  { x: 140.6014952700343, y: -89.92529925310033 },
  { x: 139.80583246563413, y: -90.941566639591 },
  { x: 139.00018213838, y: -91.95034338394123 },
  { x: 138.1849579726506, y: -92.95106805735156 },
  { x: 137.3599826751407, y: -93.94382191925347 },
  { x: 136.52549263692387, y: -94.92823560859468 },
  { x: 135.68104462473727, y: -95.90479668196421 },
  { x: 134.827288714033, y: -96.87262606005761 },
  { x: 133.96398851373755, y: -97.83198968283254 },
  { x: 133.09114402385092, y: -98.78276935475226 },
  { x: 132.2088734399099, y: -99.72473607196436 },
  { x: 131.31676307753585, y: -100.65830351884738 },
  { x: 130.41566985437012, y: -101.58254090554956 },
  { x: 129.5054460259918, y: -102.49754426594451 },
  { x: 128.5860915924009, y: -103.40326188948491 },
  { x: 127.6571928692188, y: -104.30005575000196 },
  { x: 126.7195772252027, y: -105.18709847873858 },
  { x: 125.77297872039489, y: -106.0645747562209 },
  { x: 124.81751555033213, y: -106.93238116135429 },
  { x: 123.85298087282516, y: -107.79066543855964 },
  { x: 122.87987701890506, y: -108.63891786958482 },
  { x: 121.8982926352244, y: -109.47710151832457 },
  { x: 120.90825727066733, y: -110.30512035090531 },
  { x: 119.90977092523389, y: -111.12293004400077 },
  { x: 118.90268585450313, y: -111.93070789091605 },
  { x: 117.88774078057966, y: -112.7278333650833 },
  { x: 116.8645220190849, y: -113.5146610531127 },
  { x: 115.83347280328161, y: -114.29085114283616 },
  { x: 114.79394305771775, y: -115.05689857806377 },
  { x: 113.74717383552901, y: -115.81190211782791 },
  { x: 112.69254461014755, y: -116.5562680592861 },
  { x: 111.63061681037284, y: -117.28969352637549 },
  { x: 110.56076990963705, y: -118.01256265459041 },
  { x: 109.48418586330749, y: -118.72408501127903 },
  { x: 108.40021459593213, y: -119.42479986357763 },
  { x: 107.3092106941212, y: -120.11447820763384 },
  { x: 106.21152874448487, y: -120.79295752458461 },
  { x: 105.10643002491854, y: -121.4606958221348 },
  { x: 103.99512603967376, y: -122.11703563761132 },
  { x: 102.87723265325613, y: -122.76225768541396 },
  { x: 101.75289761008658, y: -123.39628070611116 },
  { x: 100.62185497020744, y: -124.01933370355535 },
  { x: 99.48522759121768, y: -124.6308626361681 },
  { x: 98.34257223985456, y: -125.23113344390708 },
  { x: 97.19409575830734, y: -125.82012396510913 },
  { x: 96.03944355996586, y: -126.39808536528983 },
  { x: 94.87967940466068, y: -126.96450053897593 },
  { x: 93.71436005912908, y: -127.5197166855566 },
  { x: 92.54375146332868, y: -128.06365254560038 },
  { x: 91.36785361725948, y: -128.59635982965455 },
  { x: 90.18669606980569, y: -129.1179197971506 },
  { x: 89.00113573860861, y: -129.62804434646776 },
  { x: 87.8106998415213, y: -130.1269994175637 },
  { x: 86.61568386738561, y: -130.61476284877526 },
  { x: 85.41585142512805, y: -131.09151193340756 },
  { x: 84.21188213908485, y: -131.55702505482918 },
  { x: 83.00383510702439, y: -132.01141302135585 },
  { x: 81.79162168229408, y: -132.4548088029664 },
  { x: 80.57521231600977, y: -132.88727149742917 },
  { x: 79.35525708362347, y: -133.30873461975474 },
  { x: 78.13154914294593, y: -133.71943456101658 },
  { x: 76.90473856942914, y: -134.11971482699337 },
  { x: 75.67444122757874, y: -134.5093907371589 },
  { x: 74.44006613971106, y: -134.88877994201818 },
  { x: 73.2030316522669, y: -135.25747245080314 },
  { x: 71.96304227640442, y: -135.6154387146296 },
  { x: 70.720157109892, y: -135.96262332933972 },
  { x: 69.47354878397248, y: -136.2993624134911 },
  { x: 68.2246060962025, y: -136.6252939932525 },
  { x: 66.97285626443512, y: -136.94028140503457 },
  { x: 65.718565228628, y: -137.2444871677003 },
  { x: 64.46096471779235, y: -137.5380959617758 },
  { x: 63.20165037167408, y: -137.8206313115037 },
  { x: 61.94011985924207, y: -138.0921818635365 },
  { x: 60.676166338307034, y: -138.35293968562138 },
  { x: 59.409819357753165, y: -138.60288630970578 },
  { x: 58.14128575976975, y: -138.8417927319372 },
  { x: 56.870801935430244, y: -139.06979561590504 },
  { x: 55.59854517803974, y: -139.2868949616093 },
  { x: 54.32448593871407, y: -139.49304275211318 },
  { x: 53.048062788653745, y: -139.68826484269033 },
  { x: 51.77057587876283, y: -139.87252429723554 },
  { x: 50.49167062243111, y: -140.04590976240132 },
  { x: 49.21111062858514, y: -140.20825133210366 },
  { x: 47.929486874908584, y: -140.35968936354237 },
  { x: 46.64653342144377, y: -140.50030880975956 },
  { x: 45.36171838827543, y: -140.63004318576574 },
  { x: 44.07648967072852, y: -140.74880753851895 },
  { x: 42.79031538888775, y: -140.85679762937687 },
  { x: 41.5032250916373, y: -140.9539506669606 },
  { x: 40.21507103455625, y: -141.04022971516494 },
  { x: 38.92653284198083, y: -141.11579729285287 },
  { x: 37.63749231837429, y: -141.1806201575297 },
  { x: 36.34806765927337, y: -141.23462074337442 },
  { x: 35.0576678869944, y: -141.27804652229213 },
  { x: 33.76738631025217, y: -141.3107940731881 },
  { x: 32.47689789132066, y: -141.33285600884136 },
  { x: 31.18605488577895, y: -141.3444465586622 },
  { x: 29.89550736907907, y: -141.34543275267183 },
  { x: 28.60445752134807, y: -141.33591801196485 },
  { x: 27.313850906879825, y: -141.31607593623585 },
  { x: 26.023436360158772, y: -141.28564797274822 },
  { x: 24.733568467795106, y: -141.2449887081122 },
  { x: 23.443331214379146, y: -141.1939762531805 },
  { x: 22.15403952525705, y: -141.13268448016356 },
  { x: 20.865250167166067, y: -141.06131284402963 },
  { x: 19.577110884527116, y: -140.97961017926318 },
  { x: 18.28911934630908, y: -140.8879199916428 },
  { x: 17.002457507879285, y: -140.78612039202125 },
  { x: 15.716563940438256, y: -140.6743960609247 },
  { x: 14.431571613964811, y: -140.5527137558584 },
  { x: 13.147761242858694, y: -140.4211879787486 },
  { x: 11.86427590947859, y: -140.27978918071108 },
  { x: 10.582356666960195, y: -140.12864294450367 },
  { x: 9.301634154251218, y: -139.96785269122097 },
  { x: 8.022123145793751, y: -139.79737040392618 },
  { x: 6.743454280535505, y: -139.61729211649288 },
  { x: 5.466573122770339, y: -139.42772125001576 },
  { x: 4.191125085888058, y: -139.22871320865266 },
  { x: 2.9176715986881403, y: -139.02040096238238 },
  { x: 1.6450159313611687, y: -138.80259983067876 },
  { x: 0.37413319708518683, y: -138.57564223848888 },
  { x: -0.8949470552556216, y: -138.33936936056028 },
  { x: -2.1616633968617767, y: -138.0942281237662 },
  { x: -3.4270943620059637, y: -137.83976790762284 },
  { x: -4.690974010730534, y: -137.5763137498562 },
  { x: -5.952726139793917, y: -137.3039542971189 },
  { x: -7.212483719174936, y: -137.0226415324741 },
  { x: -8.470099004452676, y: -136.7326487831005 },
  { x: -9.725926582237332, y: -136.43369533459833 },
  { x: -10.979464121497793, y: -136.12612099913574 },
  { x: -12.231021885517984, y: -135.8099442447653 },
  { x: -13.480230513245612, y: -135.48504687595033 },
  { x: -14.72759233571179, y: -135.1515987987748 },
  { x: -15.972191337506846, y: -134.80986225958597 },
  { x: -17.214352556356786, y: -134.4595897864787 },
  { x: -18.45409076670371, y: -134.10105101302116 },
  { x: -19.691450291873885, y: -133.73427179448706 },
  { x: -20.926697071824968, y: -133.35897141647663 },
  { x: -22.159166256662832, y: -132.9756152739158 },
  { x: -23.389271530766038, y: -132.584122107373 },
  { x: -24.61659920975603, y: -132.1845177721219 },
  { x: -25.84166639910601, y: -131.7766988470679 },
  { x: -27.06404463999532, y: -131.36094604661074 },
  { x: -28.283275924719124, y: -130.93743666405547 },
  { x: -29.49946367437206, y: -130.50598601887597 },
  { x: -30.713479581037536, y: -130.06647591553553 },
  { x: -31.924230336000768, y: -129.61934220007583 },
  { x: -33.132129623640324, y: -129.16445928973909 },
  { x: -34.337133120629936, y: -128.7016794401044 },
  { x: -35.539093082548675, y: -128.2312538166873 },
  { x: -36.738393644890934, y: -127.75304206228796 },
  { x: -37.93413356668912, y: -127.26742831240071 },
  { x: -39.12699247227944, y: -126.77400626986808 },
  { x: -40.316083895136416, y: -126.27324132961593 },
  { x: -41.50306257277429, y: -125.76449819063431 },
  { x: -42.685756662205605, y: -125.24867070666978 },
  { x: -43.865451539892334, y: -124.72513096393347 },
  { x: -45.04194036364518, y: -124.19393806019369 },
  { x: -46.215518622305986, y: -123.65502551046106 },
  { x: -47.38504868383371, y: -123.1089251946509 },
  { x: -48.551106751469895, y: -122.5551938795004 },
  { x: -49.713279140836, y: -121.99401624553576 },
  { x: -50.87227502515241, y: -121.42509680391512 },
  { x: -52.027843238903586, y: -120.84850942684896 },
  { x: -53.17869840562753, y: -120.26457176484223 },
  { x: -54.32559402187094, y: -119.67305481404252 },
  { x: -55.46895854645446, y: -119.07365569838696 },
  { x: -56.608644234957175, y: -118.46605676737056 },
  { x: -57.743040673191096, y: -117.85119619806613 },
  { x: -58.873448012060294, y: -117.22815797506402 },
  { x: -59.99955598828085, y: -116.59672048173286 },
  { x: -61.1212759552002, y: -115.95686894363052 },
  { x: -62.2374407318931, y: -115.3086920074096 },
  { x: -63.34880381490625, y: -114.65145833818652 },
  { x: -64.45425712108276, y: -113.98528613149803 },
  { x: -65.55362335711754, y: -113.30939234191328 },
  { x: -66.64691729745269, y: -112.62267627349645 },
  { x: -67.73317860335223, y: -111.92390426033289 },
  { x: -68.80954103305042, y: -111.2119312831605 },
  { x: -69.60125906141214, y: -110.40144971334244 },
  { x: -69.14187733345851, y: -109.19478409161754 },
  { x: -68.74753269959204, y: -107.96578690067119 },
  { x: -68.44972427035198, y: -106.71074975553844 },
  { x: -68.36689874798655, y: -105.4236299094038 },
  { x: -68.4237064778287, y: -104.13388759979792 },
  { x: -68.55935063067153, y: -102.85035055587049 },
  { x: -68.28670307631344, y: -102.02347674255185 },
  { x: -67.00066176445148, y: -102.13367930611297 },
  { x: -65.71119278202428, y: -102.19173547631186 },
  { x: -64.42023158094585, y: -102.19698040325437 },
  { x: -63.130703500750286, y: -102.1434599867776 },
  { x: -61.846907904086265, y: -102.014789370602 },
  { x: -60.57637975642048, y: -101.78815681613814 },
  { x: -59.32089199080393, y: -101.48792537839506 },
  { x: -58.080341186141965, y: -101.13169141790384 },
  { x: -56.85415113919303, y: -100.72887364149783 },
  { x: -55.644065234123914, y: -100.28060229399706 },
  { x: -54.57476498774551, y: -100.95635572638194 },
  { x: -53.49878669354171, y: -101.66929642951135 },
  { x: -52.41316068865209, y: -102.36784682604353 },
  { x: -51.3199701694116, y: -103.0537281384822 },
  { x: -50.2197617901776, y: -103.72835871326812 },
  { x: -49.11243212985545, y: -104.39287618244235 },
  { x: -47.99969502372779, y: -105.0470589293735 },
  { x: -46.88168344177343, y: -105.69129108955599 },
  { x: -45.75811666959263, y: -106.32622273844181 },
  { x: -44.628846962764484, y: -106.95241530483048 },
  { x: -43.49513014886677, y: -107.56918916438576 },
  { x: -42.356582092405105, y: -108.17719439255967 },
  { x: -41.21315847005322, y: -108.7765048615627 },
  { x: -40.06522864286341, y: -109.36714273305795 },
  { x: -38.913516558498145, y: -109.94880513098258 },
  { x: -37.75701755489521, y: -110.52214951800966 },
  { x: -36.59661809858009, y: -111.08671049921325 },
  { x: -35.43187495629005, y: -111.64295346951931 },
  { x: -34.26271425581463, y: -112.19067158673853 },
  { x: -33.089904268142575, y: -112.72985746364985 },
  { x: -31.91313472998999, y: -113.2603707430534 },
  { x: -30.732538611335677, y: -113.78241087991745 },
  { x: -29.54789429554827, y: -114.29595571257882 },
  { x: -28.35982230919562, y: -114.80074668830093 },
  { x: -27.168440847814455, y: -115.29683551763108 },
  { x: -25.973114610394834, y: -115.7842517494535 },
  { x: -24.774656191251797, y: -116.26295106044188 },
  { x: -23.571883635018022, y: -116.73302209724876 },
  { x: -22.366215288134292, y: -117.19420630713758 },
  { x: -21.15716359401159, y: -117.64642981789783 },
  { x: -19.945024041491745, y: -118.08970740397163 },
  { x: -18.728791968512535, y: -118.52426806921139 },
  { x: -17.510166435914485, y: -118.94949867427033 },
  { x: -16.288512142687665, y: -119.36559128689561 },
  { x: -15.063341532243044, y: -119.77262716651876 },
  { x: -13.834994416748733, y: -120.17047334316092 },
  { x: -12.604150420540943, y: -120.55884171520137 },
  { x: -11.370573152546212, y: -120.93776921874526 },
  { x: -10.133967123922705, y: -121.30730017711892 },
  { x: -8.894435755765064, y: -121.66729423312248 },
  { x: -7.651757431441918, y: -122.01786958229262 },
  { x: -6.4069220385733985, y: -122.35847957027201 },
  { x: -5.159323825033754, y: -122.68951571977604 },
  { x: -3.9092582796648143, y: -123.01049786143676 },
  { x: -2.6562082969933747, y: -123.32178796908539 },
  { x: -1.4012228624079377, y: -123.62292064779605 },
  { x: -0.14371099822483957, y: -123.91394022089503 },
  { x: 1.1160318067140877, y: -124.19486885004545 },
  { x: 2.378640853418782, y: -124.46555879082642 },
  { x: 3.6428603143114593, y: -124.72580320104863 },
  { x: 4.909458460380882, y: -124.97576459957509 },
  { x: 6.178213674995676, y: -125.21511056145877 },
  { x: 7.44846110826172, y: -125.4437746017102 },
  { x: 8.721057677820324, y: -125.66190446475035 },
  { x: 9.99504304493554, y: -125.86916772563214 },
  { x: 11.270712698449193, y: -126.06549051214512 },
  { x: 12.548037089477107, y: -126.2509245348366 },
  { x: 13.827075315787642, y: -126.42539592149612 },
  { x: 15.107369369675963, y: -126.58871999159753 },
  { x: 16.38900789779462, y: -126.74076377516201 },
  { x: 17.671784057954326, y: -126.88154943385274 },
  { x: 18.95667296333313, y: -127.01110651655384 },
  { x: 20.24209374862723, y: -127.12918385774977 },
  { x: 21.528401000446827, y: -127.23575190855637 },
  { x: 22.815579944349825, y: -127.33061860122642 },
  { x: 24.10382264808342, y: -127.41385780797042 },
  { x: 25.392937043900414, y: -127.48537349491473 },
  { x: 26.68268674072735, y: -127.54507701540683 },
  { x: 27.97231824201755, y: -127.5928723355731 },
  { x: 29.2627475631807, y: -127.62873729375042 },
  { x: 30.55367921537496, y: -127.65258324328623 },
  { x: 31.844344927611573, y: -127.66433631197009 },
  { x: 33.13518793315328, y: -127.66394478925467 },
  { x: 34.42623778088428, y: -127.65133480292948 },
  { x: 35.717110335310174, y: -127.62643248078412 },
  { x: 37.007480558704955, y: -127.58920827393439 },
  { x: 38.29737799995281, y: -127.53961785905398 },
  { x: 39.586595816864445, y: -127.47763168725874 },
  { x: 40.87510446055568, y: -127.40319066078028 },
  { x: 42.16308122433163, y: -127.31623568185027 },
  { x: 43.450112423813714, y: -127.21675197602659 },
  { x: 44.73602076569684, y: -127.10470260720402 },
  { x: 46.0206289566759, y: -126.98007280094045 },
  { x: 47.30435068112947, y: -126.84278129780441 },
  { x: 48.58594488592185, y: -126.69291674444842 },
  { x: 49.866534428652, y: -126.53028707312532 },
  { x: 51.145144196141885, y: -126.35503264103494 },
  { x: 52.42236516607515, y: -126.16702047819848 },
  { x: 53.697015383084484, y: -125.9664204907 },
  { x: 54.97033590030558, y: -125.75298890024497 },
  { x: 56.24108566460274, y: -125.52693993624374 },
  { x: 57.50982610477544, y: -125.28813324149642 },
  { x: 58.77637992751859, y: -125.03659097766615 },
  { x: 60.03980156853832, y: -124.77250521250014 },
  { x: 61.30029787002392, y: -124.49582423545104 },
  { x: 62.55798702751211, y: -124.20651849763468 },
  { x: 63.81307588319219, y: -123.90453628850373 },
  { x: 65.06476661719121, y: -123.5900844502475 },
  { x: 66.31344336500354, y: -123.26305217455028 },
  { x: 67.55851514894553, y: -122.92359459305406 },
  { x: 68.80080933777428, y: -122.57148270190638 },
  { x: 70.03911442723833, y: -122.20709324938059 },
  { x: 71.27343041733764, y: -121.83047055880297 },
  { x: 72.50408234579824, y: -121.44151859629991 },
  { x: 73.7307747237783, y: -121.04037771907133 },
  { x: 74.953862137888, y: -120.62694450602253 },
  { x: 76.17245812160186, y: -120.20154399487953 },
  { x: 77.38644447938316, y: -119.76427221951596 },
  { x: 78.5962939933788, y: -119.31499620995298 },
  { x: 79.80233170131481, y: -118.85362731953802 },
  { x: 81.00343474559224, y: -118.38169470302759 },
  { x: 82.20060778827332, y: -117.89931655595842 },
  { x: 83.39320075390599, y: -117.4063968444569 },
  { x: 84.58195236459487, y: -116.90272872633375 },
  { x: 85.76579886050932, y: -116.38861507765185 },
  { x: 86.94512437714376, y: -115.86374563512727 },
  { x: 88.1193379368145, y: -115.32825336873884 },
  { x: 89.28882367501593, y: -114.78170981966592 },
  { x: 90.4533452006746, y: -114.22422579622418 },
  { x: 91.61231153610684, y: -113.65597120449766 },
  { x: 92.76569313242845, y: -113.07676875118129 },
  { x: 93.91360818517619, y: -112.4865150151804 },
  { x: 95.05602714546585, y: -111.88503270318992 },
  { x: 96.19221129119285, y: -111.27261730405166 },
  { x: 97.32219017124139, y: -110.64910629890264 },
  { x: 98.4459046878431, y: -110.01441104109027 },
  { x: 99.56370942760817, y: -109.36822126733065 },
  { x: 100.67433378851675, y: -108.7111353425285 },
  { x: 101.77854604155756, y: -108.04262877398952 },
  { x: 102.87599160012043, y: -107.36273849781901 },
  { x: 103.96613858429008, y: -106.67167874342724 },
  { x: 105.04931203179247, y: -105.96919095807765 },
  { x: 106.12471412275471, y: -105.25563711560146 },
  { x: 107.19249260159768, y: -104.53085469713564 },
  { x: 108.25261791943721, y: -103.79462208604888 },
  { x: 109.30523782069422, y: -103.04677676347809 },
  { x: 110.34943628995903, y: -102.28793925599119 },
  { x: 111.38533152276837, y: -101.51791010861993 },
  { x: 112.4128053235855, y: -100.73669670858531 },
  { x: 113.4318872412946, y: -99.94416608590855 },
  { x: 114.44210449374877, y: -99.14037733835801 },
  { x: 115.44298429880104, y: -98.32587712029107 },
  { x: 116.43505853636674, y: -97.50014832623451 },
  { x: 117.41776577764637, y: -96.6635529300196 },
  { x: 118.39137196259759, y: -95.81559598783628 },
  { x: 119.35493152692652, y: -94.95719351509418 },
  { x: 120.30891725278013, y: -94.08789489130955 },
  { x: 121.25315184685326, y: -93.2077370525876 },
  { x: 122.18763530914596, y: -92.31648360785488 },
  { x: 123.1115107220169, y: -91.41511705751046 },
  { x: 124.0251326720763, y: -90.50326804050206 },
  { x: 124.92811702382974, y: -89.58098088015598 },
  { x: 125.82040467950887, y: -88.64849196754564 },
  { x: 126.70226157907136, y: -87.70557968603968 },
  { x: 127.57280125599169, y: -86.75284978776388 },
  { x: 128.4324669435326, y: -85.78999200943429 },
  { x: 129.28087450619972, y: -84.81750129486099 },
  { x: 130.11802394399308, y: -83.83505260631796 },
  { x: 130.94391525691262, y: -82.84279368822611 },
  { x: 131.75831205388494, y: -81.84114561218507 },
  { x: 132.5606824549947, y: -80.83039647981562 },
  { x: 133.35158788904138, y: -79.81011044507603 },
  { x: 134.13043737834133, y: -78.78106316617615 },
  { x: 134.89734911843126, y: -77.74284834595844 },
  { x: 135.65208671823777, y: -76.69599047711715 },
  { x: 136.39476837329752, y: -75.64049694687333 },
  { x: 137.1254827302631, y: -74.57573984143808 },
  { x: 137.8435206159141, y: -73.50321876668372 },
  { x: 138.54917751909232, y: -72.42256436155792 },
  { x: 139.24218749984018, y: -71.33365104330294 },
  { x: 139.9229642425362, y: -70.23641232692934 },
  { x: 140.59073947619163, y: -69.13202278058343 },
  { x: 141.24574959187993, y: -68.0197436821606 },
  { x: 141.88787639406434, y: -66.90032852820754 },
  { x: 142.51729717605002, y: -65.7733340854615 },
  { x: 143.13350960680583, y: -64.63932178272195 },
  { x: 143.73680917517356, y: -63.49835071775727 },
  { x: 144.32692994119563, y: -62.35073115385137 },
  { x: 144.90390145375616, y: -61.19610850439407 },
  { x: 145.46787145727612, y: -60.03466006269045 },
  { x: 146.0182489740718, y: -58.867582558549934 },
  { x: 146.55521129744835, y: -57.69410772098377 },
  { x: 147.0788175251741, y: -56.51457536216005 },
  { x: 147.58924495055413, y: -55.32846837660558 },
  { x: 148.08569575371556, y: -54.13716078743487 },
  { x: 148.56852452126853, y: -52.940327556921915 },
  { x: 149.03776080209724, y: -51.737835715087876 },
  { x: 149.49313865624404, y: -50.52962616416439 },
  { x: 149.93448079040385, y: -49.31673311509788 },
  { x: 150.3617576556925, y: -48.09871333462558 },
  { x: 150.7747624099206, y: -46.87592140935771 },
  { x: 151.17361324862503, y: -45.64826869264171 },
  { x: 151.5579555851955, y: -44.41560744005665 },
  { x: 151.92755302855858, y: -43.1788979903385 },
  { x: 152.28225783429332, y: -41.937889177971705 },
  { x: 152.62183361132628, y: -40.692551454072074 },
  { x: 152.946043968584, y: -39.44301778861843 },
  { x: 153.25447522168793, y: -38.18970186598934 },
  { x: 153.54659549072272, y: -36.932736656163634 },
  { x: 153.82219793349915, y: -35.67150163257345 },
  { x: 154.08054382791258, y: -34.40610021631345 },
  { x: 154.32053986524826, y: -33.13731545281447 },
  { x: 154.54106318790727, y: -31.86551670312881 },
  { x: 154.74031131395438, y: -30.59024595955163 },
  { x: 154.91559529492892, y: -29.31153277096711 },
  { x: 155.06056212073153, y: -28.028579317502302 },
  { x: 154.32358340031914, y: -27.629506862166522 },
  { x: 153.0439985196512, y: -27.797167231021824 },
  { x: 151.76432499233073, y: -27.964812825435025 },
  { x: 150.48417868286333, y: -28.13254706650078 },
  { x: 149.2045938021954, y: -28.30019266091399 },
  { x: 147.92468388380146, y: -28.46788257865347 },
  { x: 146.645010356481, y: -28.635542947508767 },
  { x: 145.36477540036105, y: -28.803277188574523 },
  { x: 144.08471773754619, y: -28.970981880756096 },
  { x: 142.80510330799407, y: -29.138642249611394 },
  { x: 142.39936757927498, y: -30.124836259224637 },
  { x: 142.26796369131245, y: -31.40863185588866 },
  { x: 142.0984417427536, y: -32.68852699984051 },
  { x: 141.89718429258204, y: -33.963280637944486 },
  { x: 141.66758946247882, y: -35.23354284565262 },
  { x: 141.41193251652604, y: -36.49857490086034 },
  { x: 141.13136586120686, y: -37.75887913459875 },
  { x: 140.82769197845644, y: -39.01327359150052 },
  { x: 140.50132455265336, y: -40.262157181502126 },
  { x: 140.15335689251236, y: -41.50499802468829 },
  { x: 139.7842913290646, y: -42.74219503099546 },
  { x: 139.39483703553043, y: -43.97252192173004 },
  { x: 138.98528950075172, y: -45.19649580236524 },
  { x: 138.5562397024121, y: -46.413717762964595 },
  { x: 138.10801267823763, y: -47.62406960799135 },
  { x: 137.64081527041756, y: -48.827876375171535 },
  { x: 137.15538620105647, y: -50.023778815832735 },
  { x: 136.6518732145753, y: -51.21216106546931 },
  { x: 136.13051270204744, y: -52.39290492854453 },
  { x: 135.5914524078939, y: -53.56623202168979 },
  { x: 135.03537195645086, y: -54.731019487306106 },
  { x: 134.4623008966025, y: -55.88763668644577 },
  { x: 133.8726233638432, y: -57.03549264142514 },
  { x: 133.2663984559413, y: -58.17519310436993 },
  { x: 132.6440398572754, y: -59.306043676501886 },
  { x: 132.00578395891898, y: -60.42805913226306 },
  { x: 131.35201489636637, y: -61.54082578727491 },
  { x: 130.68264402296504, y: -62.64453570928461 },
  { x: 129.99784863202012, y: -63.73938096603937 },
  { x: 129.29904706997237, y: -64.82349997783564 },
  { x: 128.58558926136976, y: -65.89801560227238 },
  { x: 127.85712061960213, y: -66.96363701256998 },
  { x: 127.11423212235309, y: -68.01986187769732 },
  { x: 126.35781023614817, y: -69.06567076115012 },
  { x: 125.58803225429243, y: -70.10087159518115 },
  { x: 124.80433674798644, y: -71.12682362846284 },
  { x: 124.00775792817659, y: -72.14199770623874 },
  { x: 123.1982366970945, y: -73.14697741897143 },
  { x: 122.37571395697182, y: -74.14202131939753 },
  { x: 121.54066248995551, y: -75.12659014038071 },
  { x: 120.69405740922355, y: -76.1001446147846 },
  { x: 119.83504179713465, y: -77.06344562637693 },
  { x: 118.96405888695158, y: -78.01660398347342 },
  { x: 118.08187694966308, y: -78.95866673455909 },
  { x: 117.18837778973244, y: -79.8902617934229 },
  { x: 116.28332501608617, y: -80.8117141977908 },
  { x: 115.36763464413396, y: -81.72223351501096 },
  { x: 114.44198629821203, y: -82.62159812845196 },
  { x: 113.50567080509998, y: -83.5103842413554 },
  { x: 112.55907230029217, y: -84.38870266203693 },
  { x: 111.60298860366159, y: -85.25604367224443 },
  { x: 110.63750836186074, y: -86.11234817420953 },
  { x: 109.66257247712127, y: -86.95794859287925 },
  { x: 108.67841734051667, y: -87.7929852854535 },
  { x: 107.68516114758366, y: -88.61750257525854 },
  { x: 106.68321758270078, y: -89.43126407122091 },
  { x: 105.67291168359407, y: -90.23418851390909 },
  { x: 104.6540957058426, y: -91.02671913658584 },
  { x: 103.6274492737826, y: -91.80850873986203 },
  { x: 102.59238140973038, y: -92.58018523752652 },
  { x: 101.55016271570585, y: -93.3410025202537 },
  { x: 100.49987717629931, y: -94.09178056957964 },
  { x: 99.44190892700514, y: -94.83246767495703 },
  { x: 98.37782405868508, y: -95.56210349764991 },
  { x: 97.30614512712992, y: -96.28195125245712 },
  { x: 96.22778814774938, y: -96.99155293167381 },
  { x: 95.14290086496435, y: -97.69098240751046 },
  { x: 94.05133553435392, y: -98.38054255602992 },
  { x: 92.95442185570634, y: -99.05955375289601 },
  { x: 91.85071193369664, y: -99.7291314684866 },
  { x: 90.74094449042938, y: -100.3889802139599 },
  { x: 89.62535591697805, y: -101.0390408915475 },
  { x: 88.50480313098393, y: -101.67898846352342 },
  { x: 87.37916793691032, y: -102.3091849037189 },
  { x: 86.2479184548419, y: -102.93008821983878 },
  { x: 85.1113501736205, y: -103.54161715245154 },
  { x: 83.9695221910145, y: -104.1438381865466 },
  { x: 82.82293683805501, y: -104.73678087100815 },
  { x: 81.67159411474205, y: -105.32056340137291 },
  { x: 80.51419387017152, y: -105.89193540038076 },
  { x: 79.34893362240828, y: -106.44764649077152 },
  { x: 78.17643389802016, y: -106.98738640926125 },
  { x: 76.99666514812297, y: -107.51085966700819 },
  { x: 75.8100410570953, y: -108.01815491066482 },
  { x: 74.61623658721112, y: -108.50939772298894 },
  { x: 73.41625640053265, y: -108.98393802852854 },
  { x: 72.20915493276603, y: -109.44235203052517 },
  { x: 70.99649827477299, y: -109.88409307462145 },
  { x: 69.77763635110146, y: -110.30922764580679 },
  { x: 68.55242141733058, y: -110.7179699734915 },
  { x: 67.322419564322, y: -111.1099137605181 },
  { x: 66.08748304765486, y: -111.48498513467611 },
  { x: 64.84681404745615, y: -111.84358300590198 },
  { x: 63.601653616861626, y: -112.18550053200647 },
  { x: 62.352858673512564, y: -112.51036835193727 },
  { x: 61.09904041985236, y: -112.81882915392536 },
  { x: 59.841528555669264, y: -113.1106465468973 },
  { x: 58.580086689889804, y: -113.38576143308468 },
  { x: 57.3155717401553, y: -113.64438065467682 },
  { x: 56.04748137543462, y: -113.88648205001057 },
  { x: 54.77619973122217, y: -114.11224291239101 },
  { x: 53.50264282292761, y: -114.32158936960771 },
  { x: 52.2254809507627, y: -114.51483168494458 },
  { x: 50.94684163438864, y: -114.69184427564386 },
  { x: 49.66625209165849, y: -114.85274533724225 },
  { x: 48.38350548038296, y: -114.99780080969742 },
  { x: 47.098690447214615, y: -115.1270624035567 },
  { x: 45.812486616489664, y: -115.24062615269366 },
  { x: 44.52601684580706, y: -115.33863241430818 },
  { x: 43.23777414207347, y: -115.42116983505281 },
  { x: 41.94823128743582, y: -115.48856345265358 },
  { x: 40.65833384618796, y: -115.5407689437842 },
  { x: 39.367609036182984, y: -115.5779709889708 },
  { x: 38.07700242171474, y: -115.60042814095002 },
  { x: 36.78633670947813, y: -115.60822165915332 },
  { x: 35.494814079600204, y: -115.6014254157912 },
  { x: 34.20400062294267, y: -115.58034967414756 },
  { x: 32.91371904620044, y: -115.5451421786433 },
  { x: 31.623880702720953, y: -115.49597283536252 },
  { x: 30.334308299199115, y: -115.43284903152622 },
  { x: 29.046154242118075, y: -115.35611057930254 },
  { x: 27.75909349375181, y: -115.26591999755446 },
  { x: 26.47238733199574, y: -115.16238070737664 },
  { x: 25.186804027838633, y: -115.04568477651625 },
  { x: 23.902520874585583, y: -114.91601688549946 },
  { x: 22.619626518889145, y: -114.77353216596823 },
  { x: 21.338061862980947, y: -114.61839313678556 },
  { x: 20.058875892249493, y: -114.45088789957221 },
  { x: 18.780591162485628, y: -114.27096474378091 },
  { x: 17.504286207962036, y: -114.07894131991658 },
  { x: 16.229857607584073, y: -113.87495059795809 },
  { x: 14.957394008004293, y: -113.65916248398945 },
  { x: 13.686378303749485, y: -113.43163607577904 },
  { x: 12.417977675744892, y: -113.19265947494767 },
  { x: 11.151896635148674, y: -112.94232132814787 },
  { x: 9.888312475265936, y: -112.6808728008952 },
  { x: 8.626028466287254, y: -112.40821047209502 },
  { x: 7.366817541263624, y: -112.12485144722052 },
  { x: 6.110398985795304, y: -111.83071446684022 },
  { x: 4.856255694409087, y: -111.52594727537502 },
  { x: 3.6046831559468058, y: -111.21080842556152 },
  { x: 2.355238137145713, y: -110.8851649474209 },
  { x: 1.1091025933731347, y: -110.5494526869949 },
  { x: -0.13438832526504993, y: -110.20377506537811 },
  { x: -1.375190295442566, y: -109.84802127425485 },
  { x: -2.613406738254055, y: -109.48244986636173 },
  { x: -3.848683067089319, y: -109.10724552222491 },
  { x: -5.080605597569793, y: -108.72251905016005 },
  { x: -6.309691435168683, y: -108.32843296903017 },
  { x: -7.536044000980631, y: -107.92475088776182 },
  { x: -8.758850700690598, y: -107.51218936679642 },
  { x: -9.97862863977179, y: -107.09027562398705 },
  { x: -11.195067554940284, y: -106.65959324979633 },
  { x: -12.408137897311896, y: -106.2198763042666 },
  { x: -13.619139817790687, y: -105.77102875352428 },
  { x: -14.826462902188673, y: -105.31347905639 },
  { x: -16.030491286000235, y: -104.8472936978532 },
  { x: -17.23050102156289, y: -104.37279032841884 },
  { x: -18.427733162012323, y: -103.88945184261371 },
  { x: -19.6215524063386, y: -103.39778057146891 },
  { x: -20.811766686794535, y: -102.8975548983531 },
  { x: -21.998435101148484, y: -102.38912202265543 },
  { x: -23.181365581653267, y: -101.87243023382852 },
  { x: -24.3599966995094, y: -101.34774547183011 },
  { x: -25.535466086757925, y: -100.81472792449202 },
  { x: -26.706990697968006, y: -100.27342191514056 },
  { x: -27.874777375328915, y: -99.72400473708082 },
  { x: -29.039165931008753, y: -99.16617351424992 },
  { x: -30.19900395852439, y: -98.60035670546851 },
  { x: -31.35505972886458, y: -98.02634746854734 },
  { x: -32.50712639984004, y: -97.44377644243409 },
  { x: -33.65517442256659, y: -96.85293172874954 },
  { x: -34.79825823275037, y: -96.2538133274937 },
  { x: -35.93698358251713, y: -95.6462143964773 },
  { x: -37.07092201304622, y: -95.02976557464804 },
  { x: -38.2003099154111, y: -94.40431173036397 },
  { x: -39.32436424418091, y: -93.76961647255159 },
  { x: -40.442907706050576, y: -93.12516269573773 },
  { x: -41.55517203003131, y: -92.47059581331219 },
  { x: -42.66121631389148, y: -91.80446054272893 },
  { x: -43.75891303796992, y: -91.1253754736524 },
  { x: -44.84495272723809, y: -90.42826558522414 },
  { x: -44.20037336766645, y: -89.32283444071076 },
  { x: -43.63173464044556, y: -88.16442214685696 },
  { x: -43.09577697913125, y: -86.98995742167067 },
  { x: -42.623925622052326, y: -85.78901689625624 },
  { x: -42.222858617034184, y: -84.5621029016448 },
  { x: -41.86475568961836, y: -83.32207658967711 },
  { x: -41.53679262406938, y: -82.07310435302294 },
  { x: -41.23205498148837, y: -80.81821495231111 },
  { x: -40.94704121909961, y: -79.56006778711807 },
  { x: -40.67977156166285, y: -78.2975769359501 },
  { x: -40.63643812300824, y: -78.21666470383555 },
  { x: -40.877483145732434, y: -79.48482155354563 },
  { x: -41.16367886348851, y: -80.74305736539121 },
  { x: -41.48989854487069, y: -81.99182275985609 },
  { x: -41.85466474566981, y: -83.23014262376223 },
  { x: -42.257859270349144, y: -84.45650257679522 },
  { x: -42.69960031444542, y: -85.66887113316749 },
  { x: -43.18109938221015, y: -86.86641353690084 },
  { x: -43.70368617343157, y: -88.04651471174508 },
  { x: -44.269015425623955, y: -89.20743866075445 },
  { x: -44.87813612417579, y: -90.3451297995748 },
  { x: -45.53310191653781, y: -91.45695827751383 },
  { x: -46.23596645016074, y: -92.53959984510094 },
  { x: -46.98802987594865, y: -93.58845965084564 },
  { x: -47.79139016467854, y: -94.59974066313039 },
  { x: -48.64595866969787, y: -95.56651366861425 },
  { x: -49.552946895258124, y: -96.48455317685901 },
  { x: -50.518190745985514, y: -97.340842904382 },
  { x: -51.54300514722615, y: -98.12535100500304 },
  { x: -52.62043133675493, y: -98.83566924466119 },
  { x: -53.74373216897808, y: -99.47102196514662 },
  { x: -54.90606707720719, y: -100.03234734353218 },
  { x: -56.10112737466916, y: -100.5212188579006 },
  { x: -57.32214636688605, y: -100.93974186624996 },
  { x: -58.56410074354671, y: -101.2907161253566 },
  { x: -59.822366104276476, y: -101.57727381694392 },
  { x: -61.09290902638435, y: -101.80229595721978 },
  { x: -62.37335082469359, y: -101.96862662628685 },
  { x: -63.65909664771371, y: -102.07795011054351 },
  { x: -64.94872814900391, y: -102.13213537691439 },
  { x: -66.23999961336628, y: -102.13102729375753 },
  { x: -67.52939472358301, y: -102.07202555926479 },
  { x: -68.67057263073697, y: -101.79849892560225 },
  { x: -68.88967760695517, y: -100.52660414204298 },
  { x: -69.28037295362502, y: -99.29920259084254 },
  { x: -69.79034237130024, y: -98.11397468459252 },
  { x: -70.32774792793953, y: -96.93982022269014 },
  { x: -70.12198427293002, y: -97.32801868864651 },
  { x: -69.624307191075, y: -98.51868358958623 },
  { x: -69.20780089407116, y: -99.73979861567672 },
  { x: -68.87315978069678, y: -100.98616316330171 },
  { x: -68.62564355233647, y: -102.2523697866557 },
  { x: -68.47263943003603, y: -103.53360201761684 },
  { x: -68.42271659020855, y: -104.82297496617045 },
  { x: -68.48469537478275, y: -106.11237007638718 },
  { x: -68.66616984699368, y: -107.38979788850975 },
  { x: -68.97256222708896, y: -108.64298084116001 },
  { x: -69.4055863503512, y: -109.85847419203465 },
  { x: -69.96202138840444, y: -111.02235302946231 },
  { x: -70.6344653457608, y: -112.12358084520065 },
  { x: -71.41160099977813, y: -113.15341116953138 },
  { x: -72.28017567590028, y: -114.1075150909217 },
  { x: -73.22675940626598, y: -114.9848731728673 },
  { x: -74.23846887737139, y: -115.78731744618752 },
  { x: -75.30258329457565, y: -116.51747037435359 },
  { x: -76.40988340601362, y: -117.1803700421188 },
  { x: -77.55230236630327, y: -117.78127615086771 },
  { x: -78.72330987204016, y: -118.32501994316428 },
  { x: -79.92008400478474, y: -118.80730205635987 },
  { x: -81.1428907044947, y: -119.21889585136826 },
  { x: -82.3904150458239, y: -119.5487869816102 },
  { x: -83.65902251601779, y: -119.78460185183398 },
  { x: -84.94311360152363, y: -119.91299175360984 },
  { x: -86.2331735616345, y: -119.92075572292897 },
  { x: -87.51704303050899, y: -119.79677599211743 },
  { x: -88.77979982163458, y: -119.5333329151824 },
  { x: -90.00522159759477, y: -119.12836545745209 },
  { x: -91.17585974227934, y: -118.58664576372205 },
  { x: -92.2793037243314, y: -117.9184272968039 },
  { x: -93.3063195174437, y: -117.13759064504262 },
  { x: -94.25213497682064, y: -116.2592279010348 },
  { x: -95.1141941239804, y: -115.29925113891306 },
  { x: -95.89289586885944, y: -114.27028511944468 },
  { x: -96.587796978195, y: -113.18290834316723 },
  { x: -97.19521861590631, y: -112.04461883944218 },
  { x: -97.42921622975281, y: -111.58501549485717 },
  { x: -96.89813413432873, y: -112.76058830320034 },
  { x: -96.2479404867623, y: -113.87503185738959 },
  { x: -95.49606912872159, y: -114.9235075276399 },
  { x: -94.65070510112533, y: -115.89893096896839 },
  { x: -93.72016641487107, y: -116.79284381327759 },
  { x: -92.71228352426738, y: -117.59847197886853 },
  { x: -91.63621658341101, y: -118.3104892793672 },
  { x: -90.49697412817106, y: -118.91699490166883 },
  { x: -89.30178086073026, y: -119.40240180936678 },
  { x: -88.06102321387901, y: -119.75538539259787 },
  { x: -86.78851529097297, y: -119.96690369280203 },
  { x: -85.49999187283963, y: -120.02939219562839 },
  { x: -84.21330048552565, y: -119.93230194942355 },
  { x: -83.40606929296776, y: -120.212587890343 },
  { x: -83.52190091896578, y: -121.49779444622676 },
  { x: -83.70525174532234, y: -122.77527396889663 },
  { x: -83.94520345933176, y: -124.0438962135326 },
  { x: -84.23680662289335, y: -125.30104610388446 },
  { x: -84.57763822750412, y: -126.54605140283702 },
  { x: -84.96608785897605, y: -127.77721304954979 },
  { x: -85.40076671975255, y: -128.992477396572 },
  { x: -85.88086221551858, y: -130.19053690577857 },
  { x: -86.4057242708221, y: -131.37009881348646 },
  { x: -86.97431867471673, y: -132.5288878556136 },
  { x: -87.58583283288739, y: -133.66553000904545 },
  { x: -88.23983828651346, y: -134.77914250086704 },
  { x: -88.93448823033347, y: -135.86681476598633 },
  { x: -89.6691621377796, y: -136.9278967289513 },
  { x: -90.44272237681075, y: -137.9610956260789 },
  { x: -91.25409041315429, y: -138.96522950200185 },
  { x: -92.10134556933828, y: -139.93876550835316 },
  { x: -92.98323201778493, y: -140.88109050578595 },
  { x: -93.89815411874837, y: -141.79139189998526 },
  { x: -94.84492991686128, y: -142.6691932151936 },
  { x: -95.82100343364179, y: -143.51362275932757 },
  { x: -96.8251779392805, y: -144.32440720520847 },
  { x: -97.8555179818634, y: -145.10162781226782 },
  { x: -98.91047963219191, y: -145.84512944886367 },
  { x: -99.98868886715154, y: -146.55529625049036 },
  { x: -101.08789258432333, y: -147.23204326410593 },
  { x: -102.20654685450866, y: -147.87577309325727 },
  { x: -103.34325549292993, y: -148.4870508603545 },
  { x: -104.49712464584057, y: -149.06673717664935 },
  { x: -105.66574607917964, y: -149.61474339548937 },
  { x: -106.84821116475854, y: -150.13222931057868 },
  { x: -108.04746740377452, y: -150.6095176623473 },
  { x: -109.26598951527792, y: -151.03610382246814 },
  { x: -110.5015908818392, y: -151.40882236672306 },
  { x: -111.75270541259665, y: -151.725730455977 },
  { x: -113.01694703515246, y: -151.9843792264533 },
  { x: -114.29213651929814, y: -152.18315826396403 },
  { x: -115.57585824375171, y: -152.3207637239945 },
  { x: -116.86416743247472, y: -152.39621679975622 },
  { x: -118.15475188527982, y: -152.40926632573363 },
  { x: -119.44444987155944, y: -152.36012653133702 },
  { x: -120.73087531891576, y: -152.24935515175537 },
  { x: -122.01005390242618, y: -152.07835945259788 },
  { x: -123.28000584685039, y: -151.84883110748407 },
  { x: -124.53831553090643, y: -151.56259845362277 },
  { x: -125.78356460815351, y: -151.22195152953816 },
  { x: -127.0131010662362, y: -150.82928010123857 },
  { x: -128.2255878181452, y: -150.38735068300562 },
  { x: -129.42010146124977, y: -149.89866015555282 },
  { x: -130.59551175072994, y: -149.36587530567766 },
  { x: -131.7516266188385, y: -148.79117905719923 },
  { x: -132.88724194854498, y: -148.17761863879886 },
  { x: -134.00200315323917, y: -147.52737697429563 },
  { x: -135.09596933068948, y: -146.8425631152981 },
  { x: -136.1693325486431, y: -146.12511990094129 },
  { x: -137.2212432766797, y: -145.3774961950019 },
  { x: -138.25225555637778, y: -144.60098845477344 },
  { x: -139.26239893662145, y: -143.79748042162265 },
  { x: -140.2518507107159, y: -142.96805432343268 },
  { x: -141.22020458150357, y: -142.11464930572808 },
  { x: -142.16759351896326, y: -141.23800778422392 },
  { x: -143.09391410200035, y: -140.339223067635 },
  { x: -143.99893732676244, y: -139.41910036305535 },
  { x: -144.8825967082601, y: -138.47773570435848 },
  { x: -145.7432448962001, y: -137.5161226727751 },
  { x: -146.57972948409935, y: -136.53326768707456 },
  { x: -147.3888148691397, y: -135.52764528611087 },
  { x: -147.71318035803938, y: -134.6398859969328 },
  { x: -146.48861549972054, y: -134.23171248526862 },
  { x: -145.2709133697532, y: -133.8041475183592 },
  { x: -144.05961596043258, y: -133.35870178290847 },
  { x: -142.8551812794635, y: -132.89495420731677 },
  { x: -141.65814120676126, y: -132.41129807100668 },
  { x: -140.47042380701882, y: -131.90590873037988 },
  { x: -139.29387588549758, y: -131.37546932318676 },
  { x: -138.13120116510038, y: -130.81587255452592 },
  { x: -136.9857312825188, y: -130.21967210558316 },
  { x: -135.86537795149292, y: -129.57896364983952 },
  { x: -134.76655836981553, y: -128.9013929610774 },
  { x: -133.686265938521, y: -128.19507859522608 },
  { x: -132.62130199089646, y: -127.4645119826814 },
  { x: -131.57102383871097, y: -126.71435445992331 },
  { x: -130.53376197000816, y: -125.94670399772878 },
  { x: -129.50840830163116, y: -125.16300849142279 },
  { x: -128.4946747319592, y: -124.36377027203645 },
  { x: -127.49431203238015, y: -123.54752666980269 },
  { x: -128.23529462659937, y: -124.20313515039571 },
  { x: -129.23487428074756, y: -125.01970379035546 },
  { x: -130.2569775718644, y: -125.80782424206788 },
  { x: -131.2990780703522, y: -126.57021500287783 },
  { x: -132.35847205330822, y: -127.3075113737952 },
  { x: -133.43450944528038, y: -128.02037820471415 },
  { x: -134.52622990753278, y: -128.70872684898208 },
  { x: -135.63358172951806, y: -129.37265334047265 },
  { x: -136.75516872645858, y: -130.01121950211302 },
  { x: -137.89107215778586, y: -130.62419633005075 },
  { x: -139.0406345608268, y: -131.2109115871707 },
  { x: -140.20358999562376, y: -131.7707299724629 },
  { x: -141.379982785503, y: -132.30310483157 },
  { x: -142.5684167456869, y: -132.80654394584073 },
  { x: -143.76884755284917, y: -133.28057453312817 },
  { x: -144.98093539482167, y: -133.72423256108584 },
  { x: -146.20453252718355, y: -134.13669804817764 },
  { x: -147.43810240795725, y: -134.51658958406802 },
  { x: -148.68141603329033, y: -134.86319799553658 },
  { x: -149.93378639162555, y: -135.17548907163692 },
  { x: -151.19474808803704, y: -135.45242121420156 },
  { x: -152.46284583997877, y: -135.69302300366303 },
  { x: -153.73737786145136, y: -135.89643382876943 },
  { x: -155.01742813704516, y: -136.06180415910055 },
  { x: -156.30184426027702, y: -136.18829554506763 },
  { x: -157.59010173845272, y: -136.27519142622927 },
  { x: -158.87991053304805, y: -136.32188974407026 },
  { x: -160.17074615136866, y: -136.32834248165375 },
  { x: -161.46099817922672, y: -136.29764857820848 },
  { x: -162.75044499999078, y: -136.23042117308125 },
  { x: -164.03677441347352, y: -136.12633153493553 },
  { x: -165.3197906583172, y: -135.98500291549794 },
  { x: -166.59791286921808, y: -135.806269102295 },
  { x: -167.87084186372374, y: -135.58984938092698 },
  { x: -169.13632823302578, y: -135.33589149581474 },
  { x: -170.39354460836705, y: -135.04439175334778 },
  { x: -171.6415343446221, y: -134.71543880017865 },
  { x: -172.8791524225289, y: -134.34922470405454 },
  { x: -174.10564534554072, y: -133.94587135412274 },
  { x: -175.31901117675417, y: -133.50599188972998 },
  { x: -176.51865155126453, y: -133.02978576584457 },
  { x: -177.70328109260984, y: -132.51771837739236 },
  { x: -178.872397469759, y: -131.96991900074164 },
  { x: -180.02384730777712, y: -131.38728887686003 },
  { x: -181.1572538583909, y: -130.7698132313054 },
  { x: -182.27115445183327, y: -130.11791313567738 },
  { x: -183.3647364937892, y: -129.43147778166028 },
  { x: -184.43566931601873, y: -128.71097995140104 },
  { x: -185.48236466599704, y: -127.9557326333424 },
  { x: -186.50249187548414, y: -127.16502665426395 },
  { x: -187.49208770038896, y: -126.3365202650942 },
  { x: -188.44381663021306, y: -125.46408945958613 },
  { x: -189.3801912210935, y: -124.57652223815526 },
  { x: -190.3061793791835, y: -123.67748266244027 },
  { x: -191.20574714120326, y: -122.75204115870763 },
  { x: -192.08214303760766, y: -121.80386917581707 },
  { x: -192.9356607104332, y: -120.83558179001884 },
  { x: -193.76687636292152, y: -119.84810979116465 },
  { x: -194.57573828452527, y: -118.84213280359079 },
  { x: -195.3622206199708, y: -117.81770253784453 },
  { x: -196.12484407824365, y: -116.77643679533489 },
  { x: -196.86338150229673, y: -115.71809918498843 },
  { x: -197.57726961652523, y: -114.64251241350006 },
  { x: -198.26491093437807, y: -113.550843661795 },
  { x: -198.92643657902877, y: -112.44178539174814 },
  { x: -199.55961745652675, y: -111.31730260415766 },
  { x: -200.1638625891883, y: -110.17661964081377 },
  { x: -200.73769822641495, y: -109.02051954714732 },
  { x: -201.2800587615707, y: -107.84903925926349 },
  { x: -201.78927468269924, y: -106.66306524368785 },
  { x: -202.26411971110696, y: -105.46264182374664 },
  { x: -202.70304068356901, y: -104.2488918570388 },
  { x: -203.10464880252874, y: -103.02211821962725 },
  { x: -203.4674259940613, y: -101.7834880924372 },
  { x: -203.79008318809414, y: -100.53382884422578 },
  { x: -204.07122050623911, y: -99.2739973926343 },
  { x: -204.3094214488607, y: -98.00554505408238 },
  { x: -204.5035964008546, y: -96.72943216730599 },
  { x: -204.65269453002708, y: -95.44743905257712 },
  { x: -204.75558005114235, y: -94.16071811637896 },
  { x: -204.81168045456937, y: -92.87122697228862 },
  { x: -204.82042877109285, y: -91.58033964342066 },
  { x: -204.78147595451838, y: -90.29036094274129 },
  { x: -204.69470011569874, y: -89.00248021283895 },
  { x: -204.56015850559695, y: -87.71875848838538 },
  { x: -204.37822048526542, y: -86.44080618356858 },
  { x: -204.14958414709287, y: -85.17069172028135 },
  { x: -203.87499375359974, y: -83.90956011778583 },
  { x: -203.55543365199034, y: -82.65884449696485 },
  { x: -203.19359463753062, y: -81.41999275314343 },
  { x: -202.794021697969, y: -80.1925321041746 },
  { x: -202.3565301527793, y: -78.97824287033045 },
  { x: -201.88070077716722, y: -77.77827007087302 },
  { x: -201.36650402224856, y: -76.59453438327424 },
  { x: -200.81353913128154, y: -75.42812172902785 },
  { x: -200.22231582251842, y: -74.2808641389532 },
  { x: -199.59281008749073, y: -73.15389185787029 },
  { x: -198.9256535335979, y: -72.0491034015879 },
  { x: -198.2212967813237, y: -70.9673335260842 },
  { x: -197.4805431909569, y: -69.9104733599469 },
  { x: -196.70436787567553, y: -68.87929117416479 },
  { x: -195.89337658760533, y: -67.87499847298935 },
  { x: -195.04928316202893, y: -66.89877721178792 },
  { x: -194.17271735954054, y: -65.95118881935998 },
  { x: -193.26535053890163, y: -65.03329705553614 },
  { x: -192.32832771937444, y: -64.14544173248447 },
  { x: -191.36317251529962, y: -63.288494542288404 },
  { x: -190.37106872884976, y: -62.46263277825303 },
  { x: -189.35382622918104, y: -61.66841786917783 },
  { x: -188.31238688697684, y: -60.905731619526065 },
  { x: -187.24844606946715, y: -60.17504681144468 },
  { x: -186.16335194449286, y: -59.476437317144125 },
  { x: -185.05788386387425, y: -58.80968151999302 },
  { x: -183.93397727952535, y: -58.175222653254124 },
  { x: -182.79224163718243, y: -57.572809551411865 },
  { x: -181.634291044644, y: -57.00288544772901 },
  { x: -180.4606499946043, y: -56.465465116647636 },
  { x: -179.27263341240948, y: -55.96093269366212 },
  { x: -178.07079903324853, y: -55.489731412035226 },
  { x: -176.85630295721506, y: -55.05301367825009 },
  { x: -175.6292042820775, y: -54.652271710957955 },
  { x: -174.39041532963495, y: -54.290637691882246 },
  { x: -173.13890927616208, y: -53.97452372889071 },
  { x: -172.33031514132125, y: -54.4299459063638 },
  { x: -171.9340867660881, y: -55.65790888636373 },
  { x: -171.4472688991704, y: -56.85316125157289 },
  { x: -170.87964222123279, y: -58.012024165910475 },
  { x: -170.2347673728193, y: -59.130065296749024 },
  { x: -169.514982409391, y: -60.20107937841006 },
  { x: -168.72175000071488, y: -61.21948167178296 },
  { x: -167.85603048552693, y: -62.17652570714951 },
  { x: -166.9053320730387, y: -63.048705347142 },
  { x: -165.88767958260195, y: -63.84206333857588 },
  { x: -164.82102026774746, y: -64.56837491179816 },
  { x: -163.7176132218006, y: -65.23709570974745 },
  { x: -162.58516331631225, y: -65.85570160012207 },
  { x: -161.42900412487742, y: -66.42928976544364 },
  { x: -160.25313952130293, y: -66.96133219960369 },
  { x: -159.05951603833435, y: -67.45295176020116 },
  { x: -157.84821862901376, y: -67.8984307381466 },
  { x: -159.04060475245714, y: -67.50058456150443 },
  { x: -160.24028575668325, y: -67.02461113508194 },
  { x: -161.41659359352047, y: -66.49307103195302 },
  { x: -162.56727146693933, y: -65.90859410280996 },
  { x: -163.68953070099502, y: -65.27092918213717 },
  { x: -164.7788133803023, y: -64.57914548008293 },
  { x: -165.83080167415991, y: -63.83120412363857 },
  { x: -166.83883230918448, y: -63.025642443037036 },
  { x: -167.79653750083466, y: -62.16037724194341 },
  { x: -168.69537023436035, y: -61.234551602716365 },
  { x: -169.52682781833792, y: -60.247707517651094 },
  { x: -170.28156911175492, y: -59.200701904388886 },
  { x: -170.949850370052, y: -58.09687378684245 },
  { x: -171.52324277401587, y: -56.940744144291806 },
  { x: -171.99446252369535, y: -55.73944903226718 },
  { x: -172.3588926059369, y: -54.50148375497125 },
  { x: -172.61467513464746, y: -53.2368653841421 },
  { x: -172.76306593740478, y: -51.95487226941325 },
  { x: -172.8080541135737, y: -50.66527031700723 },
  { x: -172.75557529526435, y: -49.375771785695854 },
  { x: -172.61291697603855, y: -48.09327633993588 },
  { x: -172.38801672490993, y: -46.82229018456526 },
  { x: -172.08878625561857, y: -45.566994486695904 },
  { x: -171.7228861163889, y: -44.32954631487318 },
  { x: -171.29714948668834, y: -43.11100942892767 },
  { x: -170.81817315491074, y: -41.91266920532137 },
  { x: -170.29147537517733, y: -40.734171057444065 },
  { x: -169.72279232463018, y: -39.57586957190596 },
  { x: -169.11133357061735, y: -38.43905012516901 },
  { x: -168.45520059733008, y: -37.32764271882959 },
  { x: -167.752066430139, y: -36.245163670105484 },
  { x: -167.00051641621374, y: -35.19628170269765 },
  { x: -166.19836393812483, y: -34.18508933706544 },
  { x: -165.3446966740731, y: -33.216861049035565 },
  { x: -164.43926715215352, y: -32.297048607739804 },
  { x: -163.4820532107029, y: -31.431221977846697 },
  { x: -162.47439563034112, y: -30.624965898466854 },
  { x: -161.4180636505086, y: -29.883392326563968 },
  { x: -160.31620792098138, y: -29.211332504701986 },
  { x: -159.17268087753484, y: -28.612598238940535 },
  { x: -157.9924984432591, y: -28.0905581020765 },
  { x: -156.78038843962347, y: -27.646822508297863 },
  { x: -155.5424157751065, y: -27.282248375245928 },
  { x: -154.28376627888233, y: -26.99652543963678 },
  { x: -153.01000252839847, y: -26.788501294987277 },
  { x: -151.72589666845053, y: -26.65619616605714 },
  { x: -150.4367748854125, y: -26.597127946574986 },
  { x: -149.14619781982842, y: -26.608696334732695 },
  { x: -147.85779998445287, y: -26.688241930953787 },
  { x: -146.57562957641892, y: -26.833415598945688 },
  { x: -145.30210221700852, y: -27.042621698962524 },
  { x: -144.04060125346072, y: -27.315490869951994 },
  { x: -142.79524136789794, y: -27.65446089485921 },
  { x: -141.76198337300195, y: -27.99168753559962 },
  { x: -142.96038269437665, y: -27.513394521768763 },
  { x: -144.19889462602995, y: -27.15139114164077 },
  { x: -145.4607354017459, y: -26.88033922702856 },
  { x: -146.73719548791144, y: -26.690576292804256 },
  { x: -148.0226605965318, y: -26.575690231100097 },
  { x: -149.3127205566427, y: -26.53113051375188 },
  { x: -150.60351185163708, y: -26.552627326995136 },
  { x: -151.89133348377106, y: -26.63650183474906 },
  { x: -153.17376244454158, y: -26.779917344132066 },
  { x: -154.44709773620477, y: -26.990054234000667 },
  { x: -155.70586542796565, y: -27.27379739436954 },
  { x: -156.94457681458724, y: -27.63677588767558 },
  { x: -158.15489172350877, y: -28.084382385282215 },
  { x: -159.3278790044859, y: -28.622748280657454 },
  { x: -160.4507661523305, y: -29.258167486132308 },
  { x: -161.50644436310046, y: -29.999874028014016 },
  { x: -162.45878643227135, y: -30.86920220068283 },
  { x: -162.75455229489225, y: -29.776898147967827 },
  { x: -162.96349245495145, y: -28.503208269694444 },
  { x: -163.14034622039821, y: -27.22470192329921 },
  { x: -163.28794659050365, y: -25.942280349749698 },
  { x: -163.40739795481412, y: -24.657036857760698 },
  { x: -163.4990364318872, y: -23.369296485058218 },
  { x: -163.56271797091244, y: -22.080196863683312 },
  { x: -163.59804735556392, y: -20.789752768078074 },
  { x: -163.60440775288436, y: -19.49908705584146 },
  { x: -163.58099764939024, y: -18.208317922510204 },
  { x: -163.52692319133504, y: -16.918952361177652 },
  { x: -163.4408177428253, y: -15.630827852980794 },
  { x: -163.3218280798302, y: -14.345717330970615 },
  { x: -163.1683142392776, y: -13.063945832873134 },
  { x: -162.97901669997918, y: -11.787241968413069 },
  { x: -162.75243216245212, y: -10.516713820747286 },
  { x: -162.48693543806633, y: -9.253469473032652 },
  { x: -162.18076098099195, y: -7.999606896046176 },
  { x: -161.83254215533537, y: -6.756766052860022 },
  { x: -161.4403619772353, y: -5.527177884230017 },
  { x: -161.00272453442997, y: -4.312822165396437 },
  { x: -160.51825580380486, y: -3.1165799125671385 },
  { x: -159.98538600088767, y: -1.9408741342451423 },
  { x: -159.4031991102688, y: -0.7890734032273293 },
  { x: -158.77073479321226, y: 0.3360890086993575 },
  { x: -158.0876089142237, y: 1.4311558820854873 },
  { x: -157.35357769500854, y: 2.4929802607655525 },
  { x: -156.5760357438337, y: 3.523172558927536 },
  { x: -155.76562804622614, y: 4.5276130045238885 },
  { x: -154.92229550441743, y: 5.504883251113817 },
  { x: -154.046732517186, y: 6.453047846783325 },
  { x: -153.13913115227894, y: 7.370895287280902 },
  { x: -152.20034094011652, y: 8.256549218460918 },
  { x: -151.23068691842482, y: 9.108931106050685 },
  { x: -150.23182382471802, y: 9.926090723694116 },
  { x: -149.20385508009082, y: 10.707082507097347 },
  { x: -148.148841719215, y: 11.450163072093577 },
  { x: -147.0670718437113, y: 12.154770989883318 },
  { x: -145.96062864991464, y: 12.819207199626044 },
  { x: -144.83038382990844, y: 13.44254091146998 },
  { x: -143.67795518510172, y: 14.023752688910813 },
  { x: -142.50478322359845, y: 14.561719674349575 },
  { x: -141.31196125411336, y: 15.055407656839863 },
  { x: -140.10155769853927, y: 15.503206222193688 },
  { x: -138.8743334406439, y: 15.903578828433528 },
  { x: -137.63224609400442, y: 16.253969497077538 },
  { x: -136.37612302737796, y: 16.55081758758165 },
  { x: -135.1072791661106, y: 16.786543811152875 },
  { x: -133.82652710451742, y: 16.94727496666722 },
  { x: -132.54189675187524, y: 17.071129114720968 },
  { x: -131.25334378485772, y: 17.149064296754077 },
  { x: -129.96335769695733, y: 17.19001905023195 },
  { x: -128.67275108248907, y: 17.196977812457085 },
  { x: -127.3819302386105, y: 17.171536223175377 },
  { x: -126.09268287281468, y: 17.114181838975846 },
  { x: -124.80451404129154, y: 17.025313569794967 },
  { x: -123.51956603814438, y: 16.904842768980192 },
  { x: -122.23816390109918, y: 16.752518271015955 },
  { x: -120.96089860783964, y: 16.56807413594462 },
  { x: -119.68841284659672, y: 16.350742092777416 },
  { x: -118.42245000153723, y: 16.100344848209247 },
  { x: -117.16374879476577, y: 15.816188003461807 },
  { x: -115.9127746212082, y: 15.497325994241237 },
  { x: -114.67113050783146, y: 15.143389459495245 },
  { x: -113.44041209438144, y: 14.753816970424355 },
  { x: -112.22191953176223, y: 14.328002774902805 },
  { x: -111.01696035809888, y: 13.86537066968903 },
  { x: -109.826915983727, y: 13.365462647078187 },
  { x: -108.65346330782398, y: 12.82767295494452 },
  { x: -107.49836787621975, y: 12.252045916614309 },
  { x: -106.36280425706059, y: 11.63812352438271 },
  { x: -105.24901816554441, y: 10.986068297112732 },
  { x: -104.15821371870172, y: 10.295791588151827 },
  { x: -103.09241501509901, y: 9.567899149625747 },
  { x: -102.05302562673502, y: 8.802376207092404 },
  { x: -101.04172984000817, y: 8.000227422614023 },
  { x: -100.05999771190659, y: 7.162221067179367 },
  { x: -99.1092254272079, y: 6.289376577292755 },
  { x: -98.19073529847935, y: 5.382713389458507 },
  { x: -97.30259926102795, y: 4.445866016431153 },
  { x: -96.43430529930554, y: 3.4907574329786004 },
  { x: -95.58554315002822, y: 2.5180968123212457 },
  { x: -94.7578198062893, y: 1.5279728011116385 },
  { x: -93.95185921575128, y: 0.5193659628454596 },
  { x: -93.16980367251746, y: -0.5073838903091847 },
  { x: -92.41280558307096, y: -1.5529859315726904 },
  { x: -91.68269697823115, y: -2.6172628676399587 },
  { x: -90.98120646772273, y: -3.700894322847202 },
  { x: -90.31047634564898, y: -4.803570033910498 },
  { x: -89.6723238683872, y: -5.9257627829767765 },
  { x: -89.06930501441917, y: -7.0668372690361 },
  { x: -88.50388711557426, y: -8.227000334277749 },
  { x: -87.97838975926078, y: -9.406089459838718 },
  { x: -87.49618151827566, y: -10.603247728077696 },
  { x: -87.0600399877321, y: -11.818179650152848 },
  { x: -86.67365877815298, y: -13.049658947370574 },
  { x: -86.34086447004005, y: -14.296769604321195 },
  { x: -86.06611894490494, y: -15.557723913511634 },
  { x: -85.85453415971138, y: -16.83107397961691 },
  { x: -85.712995004474, y: -18.113835365334523 },
  { x: -85.65055821219497, y: -19.40300885891989 },
  { x: -85.68387457911149, y: -20.692861976841463 },
  { x: -85.74731603345275, y: -21.97566768588535 },
  { x: -85.79160981084333, y: -23.26506279610209 },
  { x: -85.94740630269906, y: -24.546110346537084 },
  { x: -86.17174143141769, y: -25.817259020770713 },
  { x: -86.44596985107957, y: -27.078449721034616 },
  { x: -86.75929144451581, y: -28.3307166582752 },
  { x: -87.10468835173286, y: -29.57434054689221 },
  { x: -87.47713726241962, y: -30.810296500063686 },
  { x: -87.87284114495851, y: -32.038820908863094 },
  { x: -88.28903717867844, y: -33.26081501425802 },
  { x: -88.72336145284474, y: -34.4762344929222 },
  { x: -89.17402625996432, y: -35.68598058582321 },
  { x: -89.64615833144299, y: -36.8871575023111 },
  { x: -90.16601185087748, y: -38.068403696417434 },
  { x: -90.73903858739956, y: -39.225035669999194 },
  { x: -91.36862188824824, y: -40.35164597725086 },
  { x: -92.05827807064131, y: -41.44267942794599 },
  { x: -92.81106544409171, y: -42.49086699657552 },
  { x: -93.6298797992494, y: -43.48857029657811 },
  { x: -94.51647929472327, y: -44.42617116615214 },
  { x: -95.47213453253322, y: -45.29354911246486 },
  { x: -96.49615111390091, y: -46.07848567190655 },
  { x: -97.58711807960663, y: -46.76778726768941 },
  { x: -98.74080255199112, y: -47.344714456923676 },
  { x: -99.95356263107881, y: -47.78527354565263 },
  { x: -100.3145318002604, y: -47.90098697611391 },
  { x: -99.0801050018454, y: -47.52875968205854 },
  { x: -97.91242174557912, y: -46.981159760376066 },
  { x: -96.81555977747888, y: -46.302554860667506 },
  { x: -95.7904203385122, y: -45.519080970992896 },
  { x: -94.83588795830123, y: -44.65102340034395 },
  { x: -93.94911116952225, y: -43.71361459851712 },
  { x: -93.12658842939958, y: -42.719841300110886 },
  { x: -92.36416811970547, y: -41.67952850911617 },
  { x: -91.65697467454969, y: -40.60010776990503 },
  { x: -91.00124061119891, y: -39.488449198050056 },
  { x: -90.39339051466695, y: -38.35030005152486 },
  { x: -89.82927276672609, y: -37.18929484308399 },
  { x: -89.29723033256604, y: -36.013899328045916 },
  { x: -88.788900877963, y: -34.82731956034452 },
  { x: -88.30663353920951, y: -33.62976238216907 },
  { x: -87.85330933251343, y: -32.421611929013956 },
  { x: -87.4313364919357, y: -31.20184876437485 },
  { x: -87.04454159797803, y: -29.97029559494667 },
  { x: -86.6973274343837, y: -28.727233135129136 },
  { x: -86.39510144695825, y: -27.4722477005437 },
  { x: -86.14513266121074, y: -26.20585639666356 },
  { x: -85.95760066774227, y: -24.92910820887722 },
  { x: -85.84800385630689, y: -23.642815731499713 },
  { x: -85.84770836746507, y: -22.352061372610553 },
  { x: -85.20934904801398, y: -21.47977831152342 },
  { x: -83.98593659617826, y: -21.074500590509174 },
  { x: -82.71153754468449, y: -20.877734570733455 },
  { x: -81.42159578011037, y: -20.872164606064928 },
  { x: -80.14254277935773, y: -21.039426064983754 },
  { x: -78.89253633175714, y: -21.358598337488246 },
  { x: -77.68283456218244, y: -21.807431113788486 },
  { x: -76.51925860081762, y: -22.36518107718788 },
  { x: -75.40333021519818, y: -23.013838182776794 },
  { x: -74.3348425631348, y: -23.737844943032783 },
  { x: -73.31165335052422, y: -24.52473172883056 },
  { x: -72.33107362890578, y: -25.36425985180065 },
  { x: -71.39031102872417, y: -26.24905686533935 },
  { x: -70.49740284647717, y: -27.181117319129033 },
  { x: -69.6632969437547, y: -28.166085050048675 },
  { x: -68.90186652168073, y: -29.207993480789288 },
  { x: -68.2297180531662, y: -30.30987137197964 },
  { x: -67.66803808817043, y: -31.47100955039933 },
  { x: -67.23990430524051, y: -32.6885565487247 },
  { x: -66.97061054923721, y: -33.94968815122023 },
  { x: -66.88118085125684, y: -35.23634998965002 },
  { x: -66.98535544244461, y: -36.52193329380713 },
  { x: -67.28535048911422, y: -37.77607658519335 },
  { x: -67.77516756777652, y: -38.968521806405114 },
  { x: -68.456505739272, y: -40.0631306720864 },
  { x: -69.6741709331341, y: -39.84572475670874 },
  { x: -70.92584689269103, y: -39.53125075678937 },
  { x: -72.17905939422548, y: -39.22144548057094 },
  { x: -73.43318791116961, y: -38.91948543310314 },
  { x: -74.69276819724551, y: -38.635299039471526 },
  { x: -75.95589434942342, y: -38.370925172684714 },
  { x: -77.22111847237832, y: -38.11482499346919 },
  { x: -78.48761319735311, y: -37.86365947791226 },
  { x: -79.43707794392668, y: -37.670232482049244 },
  { x: -78.16343238897957, y: -37.878182754488286 },
  { x: -76.89418961777575, y: -38.111825781724605 },
  { x: -75.62862568265274, y: -38.36640419340469 },
  { x: -74.36727246352584, y: -38.63995298873037 },
  { x: -73.10981969711109, y: -38.93194028778635 },
  { x: -71.85685836109221, y: -39.242144473941245 },
  { x: -70.60862484654263, y: -39.57058032163717 },
  { x: -69.36531122120954, y: -39.917558094158025 },
  { x: -68.12771530496589, y: -40.28341760367192 },
  { x: -66.89598484223262, y: -40.66889757228345 },
  { x: -65.67076990846172, y: -41.07461852656044 },
  { x: -64.4527944513157, y: -41.50123054195493 },
  { x: -63.24266422292031, y: -41.949959897160525 },
  { x: -62.04122136647478, y: -42.42163396093435 },
  { x: -60.849367122946674, y: -42.91764153083302 },
  { x: -59.668756229850274, y: -43.439135013339666 },
  { x: -58.50020128150061, y: -43.98776914596856 },
  { x: -57.34568205313794, y: -44.564784981855375 },
  { x: -56.20698625225536, y: -45.17223616845086 },
  { x: -55.0858277141355, y: -45.81205815766901 },
  { x: -53.985190876080836, y: -46.48608298032917 },
  { x: -52.90772036322579, y: -47.196940487123655 },
  { x: -51.85712456053533, y: -47.946566129966456 },
  { x: -50.83708230409026, y: -48.73763408287615 },
  { x: -49.85288284415938, y: -49.572478707703205 },
  { x: -48.90951994216963, y: -50.453508238508554 },
  { x: -48.013553450409695, y: -51.38236263836436 },
  { x: -47.167450700708855, y: -52.357180327567086 },
  { x: -46.372748235044625, y: -53.373986981194086 },
  { x: -45.63014045219533, y: -54.42978338750079 },
  { x: -44.94029220205508, y: -55.52080206375383 },
  { x: -44.30339555237107, y: -56.64314255724102 },
  { x: -43.7187413299229, y: -57.794101145059614 },
  { x: -43.18562036149017, y: -58.96957053230814 },
  { x: -42.70302798501067, y: -60.167024289388955 },
  { x: -42.26970837290659, y: -61.38282790354751 },
  { x: -41.88408065987416, y: -62.61482430623844 },
  { x: -41.54472649947256, y: -63.86026545123271 },
  { x: -41.25030141747147, y: -65.11709769107959 },
  { x: -40.999091578588256, y: -66.38326737832837 },
  { x: -40.7899445763398, y: -67.65720842211731 },
  { x: -40.621530710937826, y: -68.93671943057477 },
  { x: -40.492786222551764, y: -70.22125374934338 },
  { x: -40.40304626128748, y: -71.50818152773083 },
  { x: -40.35183804499805, y: -72.79802725843135 },
  { x: -40.33944228808321, y: -74.08875945565738 },
  { x: -40.36711481812075, y: -75.37885635187347 },
  { x: -40.438918606685846, y: -76.66771958217491 },
  { x: -40.31434051096961, y: -77.83767071530222 },
  { x: -39.24348894817158, y: -78.557932154488 },
  { x: -38.15905967309139, y: -79.2582554840712 },
  { x: -37.06510088286213, y: -79.94296222836356 },
  { x: -35.962750209524856, y: -80.61405432426854 },
  { x: -34.85239178857393, y: -81.2729944415532 },
  { x: -33.73542919200808, y: -81.92002635851205 },
  { x: -32.611965840921926, y: -82.55585924836546 },
  { x: -31.482179028620568, y: -83.18092895715516 },
  { x: -30.347014319397882, y: -83.79516161267068 },
  { x: -29.20577731447555, y: -84.3992959370166 },
  { x: -28.059842036968096, y: -84.9928886969302 },
  { x: -26.90846976477094, y: -85.57640528733731 },
  { x: -25.751941212283818, y: -86.14995651655364 },
  { x: -24.590463221696016, y: -86.71363841845282 },
  { x: -23.424464251828194, y: -87.26737712082435 },
  { x: -22.25354539274387, y: -87.81123910865766 },
  { x: -21.07875562983155, y: -88.34498060365821 },
  { x: -19.898720939976723, y: -88.86931077904646 },
  { x: -18.714401661915332, y: -89.38369775490705 },
  { x: -17.52672858549915, y: -89.88779433185086 },
  { x: -16.33429813872948, y: -90.3823466192035 },
  { x: -15.137789945942536, y: -90.86695570702851 },
  { x: -13.937159683812036, y: -91.34155511033647 },
  { x: -12.733279044421389, y: -91.80598969748542 },
  { x: -11.525039944613725, y: -92.26059928064346 },
  { x: -10.313122008725255, y: -92.7049332393268 },
  { x: -9.097347943450883, y: -93.13924273905103 },
  { x: -7.878175756495446, y: -93.56332093762681 },
  { x: -6.6551031168278305, y: -93.97709396284372 },
  { x: -5.429267656489089, y: -94.38030326196514 },
  { x: -4.199177156827972, y: -94.77342161713801 },
  { x: -2.9663533853799104, y: -95.15588021234181 },
  { x: -1.7304713044188917, y: -95.52757562648188 },
  { x: -0.49105813179798424, y: -95.88875902507378 },
  { x: 0.7510439892835915, y: -96.23914230649676 },
  { x: 1.9965885553725065, y: -96.5788584407296 },
  { x: 3.2445265810802577, y: -96.9074198711833 },
  { x: 4.495522916300968, y: -97.22505560171027 },
  { x: 5.749296846634894, y: -97.53164743677378 },
  { x: 7.006173409808055, y: -97.82719537637382 },
  { x: 8.264941101568937, y: -98.11135222112127 },
  { x: 9.526530711769313, y: -98.38421400488969 },
  { x: 10.790129646094144, y: -98.64549262605831 },
  { x: 12.056550498858465, y: -98.89537276515327 },
  { x: 13.324596540252864, y: -99.13353677166961 },
  { x: 14.59524288345538, y: -99.36009545392301 },
  { x: 15.867706483035162, y: -99.57483458250314 },
  { x: 17.142238504507766, y: -99.77772460852582 },
  { x: 18.41920830892548, y: -99.96873598310687 },
  { x: 19.697345294268427, y: -100.1475953790676 },
  { x: 20.97758025038838, y: -100.31436928139739 },
  { x: 22.258967612991484, y: -100.46885823512802 },
  { x: 23.54202448755093, y: -100.61106962748059 },
  { x: 24.826071249730514, y: -100.74082616514993 },
  { x: 26.11131474171951, y: -100.85810568647291 },
  { x: 27.397533346886558, y: -100.96281954479701 },
  { x: 28.685185072936488, y: -101.05492341679594 },
  { x: 29.973575521090996, y: -101.13429910693299 },
  { x: 31.262675142465902, y: -101.20088751743975 },
  { x: 32.55260213259793, y: -101.2546295505479 },
  { x: 33.84273596491926, y: -101.29542178516276 },
  { x: 35.13319483496658, y: -101.32323467240016 },
  { x: 36.42380144943483, y: -101.33798695282862 },
  { x: 37.71485129716582, y: -101.33964169034287 },
  { x: 39.005369264981525, y: -101.32813239995353 },
  { x: 40.29653730824925, y: -101.30339998389222 },
  { x: 41.58681888499148, y: -101.26538534439058 },
  { x: 42.87680497289188, y: -101.21398506035395 },
  { x: 44.166584218603, y: -101.14921390622445 },
  { x: 45.45459053126313, y: -101.07112359254938 },
  { x: 46.74221270842887, y: -100.97958853657097 },
  { x: 48.028771125764024, y: -100.87463089995235 },
  { x: 49.314147587731846, y: -100.7562137465883 },
  { x: 50.59769201888032, y: -100.62424104260522 },
  { x: 51.8803499835033, y: -100.47872017522415 },
  { x: 53.16117591730691, y: -100.3197250166556 },
  { x: 54.44079034685902, y: -100.14715953302589 },
  { x: 55.718631843360136, y: -99.96107543488237 },
  { x: 56.99375484251641, y: -99.76148010944611 },
  { x: 58.267075359737504, y: -99.54829229728561 },
  { x: 59.53782512403466, y: -99.3216671300428 },
  { x: 60.80612233094461, y: -99.0816046077177 },
  { x: 62.071376002783694, y: -98.82820076418388 },
  { x: 63.33426576388813, y: -98.56118965948373 },
  { x: 64.59440747876353, y: -98.28082245913278 },
  { x: 65.8510919741895, y: -97.98551091060621 },
  { x: 67.10381691913493, y: -97.67431683683115 },
  { x: 68.35249366694725, y: -97.34678223010282 },
  { x: 69.59661988659538, y: -97.00305483484212 },
  { x: 70.83628422473184, y: -96.64255844780747 },
  { x: 72.07062976371533, y: -96.26552946007233 },
  { x: 73.30007018792443, y: -95.87162067224756 },
  { x: 74.52377812860199, y: -95.46064001658596 },
  { x: 75.74178313463219, y: -95.03249884643499 },
  { x: 76.9529327995319, y: -94.58739661676287 },
  { x: 78.15814313871078, y: -94.12477928599118 },
  { x: 79.35623219680151, y: -93.64483892186712 },
  { x: 80.5470817782674, y: -93.1473391333172 },
  { x: 81.73107601860276, y: -92.63196226983648 },
  { x: 82.9063828869883, y: -92.09933624521382 },
  { x: 84.07371155664437, y: -91.54895134119708 },
  { x: 85.23276653872914, y: -90.9807336855758 },
  { x: 86.38304550221152, y: -90.39476453778147 },
  { x: 87.5238392738711, y: -89.79122857834025 },
  { x: 88.65482281598187, y: -89.17016274335738 },
  { x: 89.77611432408058, y: -88.53135280342251 },
  { x: 90.88765470039881, y: -87.87466578855681 },
  { x: 91.98838018510601, y: -87.20062619145456 },
  { x: 93.07784754493943, y: -86.5094039181998 },
  { x: 94.156529562046, y: -85.80058528441394 },
  { x: 95.22345112324767, y: -85.07463568502291 },
  { x: 96.27875997296533, y: -84.33148124781624 },
  { x: 97.32198332905212, y: -83.57136575108841 },
  { x: 98.35288480043448, y: -82.79442216481827 },
  { x: 99.37075521389208, y: -82.0011823689211 },
  { x: 100.37574231384582, y: -81.19149861897603 },
  { x: 101.36775745364315, y: -80.36544478719347 },
  { x: 102.34623920448459, y: -79.52346410683616 },
  { x: 103.31092162641251, y: -78.66574864565133 },
  { x: 104.2618933660794, y: -77.79229101641793 },
  { x: 105.19817931030727, y: -76.9041180428613 },
  { x: 106.12016359459051, y: -76.00094162336066 },
  { x: 107.02790531669743, y: -75.08278391957916 },
  { x: 107.92037026568165, y: -74.15076040189471 },
  { x: 108.79811987034269, y: -73.20448693481292 },
  { x: 109.66085864183864, y: -72.24429594328087 },
  { x: 110.50885252012722, y: -71.27006184454076 },
  { x: 111.34124458756708, y: -70.28295181951783 },
  { x: 112.15800529527404, y: -69.28312099985406 },
  { x: 112.95889825217462, y: -68.27102739325426 },
  { x: 113.74430759376325, y: -67.24652325529753 },
  { x: 114.51381963566132, y: -66.21019956366754 },
  { x: 115.26761167117394, y: -65.16214496501684 },
  { x: 116.00527001592256, y: -64.10306863256581 },
  { x: 116.72714925651736, y: -63.03273417524099 },
  { x: 117.43304255076907, y: -61.9516439240735 },
  { x: 118.12283170314096, y: -60.86024111232609 },
  { x: 118.7965462625172, y: -59.758717807745924 },
  { x: 119.45380209340341, y: -58.64788660464808 },
  { x: 120.09507197794653, y: -57.527392916422336 },
  { x: 120.71985358511543, y: -56.39816753292046 },
  { x: 121.32876744147799, y: -55.25947173203789 },
  { x: 121.92104527604542, y: -54.11281250686795 },
  { x: 122.49695302877537, y: -52.957731849705795 },
  { x: 123.05660889520458, y: -51.79443660274074 },
  { x: 123.59977648425959, y: -50.623562066982686 },
  { x: 124.12654444259293, y: -49.4450195957791 },
  { x: 124.63679457466787, y: -48.259178550182284 },
  { x: 125.13034958717934, y: -47.06620144905523 },
  { x: 125.60685489351712, y: -45.86707818001807 },
  { x: 126.0666650802914, y: -44.6609518254295 },
  { x: 126.50951420754454, y: -43.448236069668084 },
  { x: 126.93495904201382, y: -42.2296696348384 },
  { x: 127.34276319262571, y: -41.00522297205627 },
  { x: 127.7328675616119, y: -39.774290329195935 },
  { x: 128.10435613356267, y: -38.53821618048772 },
  { x: 128.45693341963627, y: -37.296394773805886 },
  { x: 128.78959475777037, y: -36.04919547020271 },
  { x: 129.1011581925977, y: -34.796913758520034 },
  { x: 129.39008718214072, y: -33.53873704444282 },
  { x: 129.6529540558342, y: -32.27510856123381 },
  { x: 129.88213520155884, y: -31.00487590240985 },
  { x: 128.89709359842874, y: -30.881139949892834 },
  { x: 127.61668134900368, y: -31.04541697150916 },
  { x: 126.33609180627354, y: -31.209723542009666 },
  { x: 125.05565000796429, y: -31.37400056362599 },
  { x: 123.77559234514943, y: -31.53823326191604 },
  { x: 124.30658579392097, y: -31.47024127941057 },
  { x: 125.58661390785166, y: -31.30620064886771 },
  { x: 126.86717390169763, y: -31.14208614611439 },
  { x: 128.1475270533543, y: -30.97800119224526 },
  { x: 129.42749606951662, y: -30.81397533614449 },
  { x: 130.70826290555186, y: -30.649831284506988 },
  { x: 131.98837966613507, y: -30.485775879522038 },
  { x: 133.26864417113921, y: -30.321705700094995 },
  { x: 134.54929281163774, y: -30.157576422899588 },
  { x: 135.82955731664188, y: -29.993506243472545 },
  { x: 137.11011731048785, y: -29.829391740719227 },
  { x: 138.39032271772362, y: -29.665336335734278 },
  { x: 139.67058722272776, y: -29.501266156307235 },
  { x: 140.9513836076472, y: -29.337122104669735 },
  { x: 142.23176630818804, y: -29.173037150800603 },
  { x: 143.5117057754662, y: -29.008996520257742 },
  { x: 144.79197028047034, y: -28.844926340830696 },
  { x: 146.07211658993774, y: -28.68087093584575 },
  { x: 147.35252883936278, y: -28.51677120753452 },
  { x: 148.6326160510618, y: -28.35273057699166 },
  { x: 149.91329424044451, y: -28.18860129979625 },
  { x: 151.19373603875374, y: -28.02450157148503 },
  { x: 152.47447332590482, y: -27.86037229428962 },
  { x: 153.75438324429877, y: -27.69634643818885 },
  { x: 155.03485459149218, y: -27.532246709877626 },
  { x: 156.31520774314887, y: -27.36816175600849 },
  { x: 157.5955313459214, y: -27.204076802139358 },
  { x: 158.87588449757806, y: -27.039991848270223 },
  { x: 160.1561490025822, y: -26.87592166884318 },
  { x: 161.4367089964282, y: -26.71180716608986 },
  { x: 162.71632342598028, y: -26.54782563331537 },
  { x: 163.99652883321605, y: -26.383755453888323 },
  { x: 165.27670469156763, y: -26.219700048903373 },
  { x: 166.55729423429779, y: -26.055585546150056 },
  { x: 167.83752919041774, y: -25.891515366723016 },
  { x: 169.1179414398428, y: -25.727415638411788 },
  { x: 170.3980877493102, y: -25.563360233426838 },
  { x: 171.67876593869292, y: -25.39923095623143 },
  { x: 172.9582326238241, y: -25.235264197899028 },
  { x: 174.23834938440731, y: -25.071208792914078 },
  { x: 175.51861388941145, y: -24.907138613487035 },
  { x: 176.79881929664722, y: -24.74306843405999 },
  { x: 178.07905425276718, y: -24.57899825463295 },
  { x: 179.35928920888713, y: -24.414928075205907 },
  { x: 180.63937642058616, y: -24.250887444663046 },
  { x: 181.91961137670611, y: -24.086817265236007 },
  { x: 183.20076234823577, y: -23.92262889027223 },
  { x: 184.48099730435572, y: -23.758558710845186 },
  { x: 185.76149820043332, y: -23.59445898253396 },
  { x: 187.0417036076691, y: -23.43038880310692 },
  { x: 188.3220567593258, y: -23.266303849237783 },
  { x: 189.602173519909, y: -23.102248444252833 },
  { x: 190.88276306263916, y: -22.938133941499515 },
  { x: 192.1627911765698, y: -22.774093310956655 },
  { x: 193.4423169594694, y: -22.610111778182162 },
  { x: 194.7226405622419, y: -22.44602682431303 },
  { x: 196.00284596947765, y: -22.28197141932808 },
  { x: 197.2832877677869, y: -22.117871691016852 },
  { x: 198.56375911498031, y: -21.953771962705627 },
  { x: 199.8443191088263, y: -21.78965745995231 },
  { x: 201.1244358694095, y: -21.62560205496736 },
  { x: 202.40514360767642, y: -21.46148755221404 },
  { x: 203.68520127049126, y: -21.29743214722909 },
  { x: 204.9657908132214, y: -21.13331764447577 },
  { x: 206.2457893782679, y: -20.969277013932913 },
  { x: 207.52614252992458, y: -20.805192060063778 },
  { x: 208.80652523046547, y: -20.641107106194642 },
  { x: 210.08664199104865, y: -20.477051701209692 },
  { x: 209.99116954625288, y: -19.701171874770147 },
  { x: 209.25563872116544, y: -18.640869263625518 },
  { x: 208.5199010538887, y: -17.580271163639054 },
  { x: 207.78413383772784, y: -16.519658289210497 },
  { x: 207.04833707268276, y: -15.458971542571483 },
  { x: 206.31277669871113, y: -14.398654156984762 },
  { x: 205.57703903143442, y: -13.338056056998296 },
  { x: 204.8411536197368, y: -12.277265889264642 },
  { x: 204.1053864035759, y: -11.216653014836087 },
  { x: 203.36976693183593, y: -10.156246982596814 },
  { x: 202.98675429505371, y: -8.945540550959855 },
  { x: 202.73337261318304, y: -7.679961841394752 },
  { x: 202.48005002908073, y: -6.4144865529242905 },
  { x: 202.22669789609427, y: -5.1490260388959195 },
  { x: 201.97334576310777, y: -3.883447329330817 },
  { x: 201.71987543458457, y: -2.6172924165241422 },
  { x: 201.4664642038297, y: -1.3514773158855735 },
  { x: 201.21305297307484, y: -0.08564744080491364 },
  { x: 200.95970084008835, y: 1.1799312687601895 },
  { x: 200.7062896093335, y: 2.445746369398758 },
  { x: 200.45287837857865, y: 3.711561470037326 },
  { x: 200.19949669670797, y: 4.977258375139162 },
  { x: 199.9460854659531, y: 6.24307347577773 },
  { x: 199.69267423519827, y: 7.509006771953032 },
  { x: 199.4392630044434, y: 8.7748218725916 },
  { x: 199.18588132257275, y: 10.040415356598794 },
  { x: 198.9324700918179, y: 11.306230457237362 },
  { x: 198.6791179588314, y: 12.571794392360372 },
  { x: 198.42570672807656, y: 13.837624267441035 },
  { x: 198.17235459509007, y: 15.103217751448227 },
  { x: 197.9189433643352, y: 16.369018077644704 },
  { x: 197.66559123134874, y: 17.6346115616519 },
  { x: 197.4121800005939, y: 18.900426662290467 },
  { x: 197.1588278676074, y: 20.16600537185557 },
  { x: 196.90541663685255, y: 21.431820472494138 },
  { x: 196.65206450386606, y: 22.697413956501332 },
  { x: 196.3986828219954, y: 23.962963117182255 },
  { x: 196.1453011401247, y: 25.228763443378732 },
  { x: 195.8919490071382, y: 26.494342152943833 },
  { x: 195.63853777638337, y: 27.76014247914031 },
  { x: 195.38515609451272, y: 29.025735963147508 },
  { x: 195.13177441264205, y: 30.291551063786073 },
  { x: 194.87839273077137, y: 31.557129773351175 },
  { x: 194.62501104890072, y: 32.82291532510556 },
  { x: 194.37162936703, y: 34.08849403467067 },
  { x: 194.11824768515936, y: 35.354294360867144 },
  { x: 193.8648660032887, y: 36.61987307043224 },
  { x: 193.61145477253385, y: 37.885717719955 },
  { x: 193.35810263954735, y: 39.15131120396219 },
  { x: 193.10475050656086, y: 40.4168899135273 },
  { x: 192.85133927580603, y: 41.682690239723776 },
  { x: 192.59798714281953, y: 42.948268949288874 },
  { x: 192.34457591206467, y: 44.21405450104326 },
  { x: 192.09122377907818, y: 45.479647985050455 },
  { x: 191.83781254832334, y: 46.74546308568902 },
  { x: 191.58446041533688, y: 48.01102702081203 },
  { x: 191.331049184582, y: 49.27685689589269 },
  { x: 191.07766750271134, y: 50.54249470322616 },
  { x: 190.82425627195647, y: 51.80830980386474 },
  { x: 190.57090413896998, y: 53.073888513429836 },
  { x: 190.31749290821514, y: 54.3397036140684 },
  { x: 190.06414077522868, y: 55.60528232363351 },
  { x: 189.8107886422422, y: 56.87086103319861 },
  { x: 189.55737741148732, y: 58.13664658495299 },
  { x: 189.30402527850083, y: 59.4022252945181 },
  { x: 189.050614047746, y: 60.668040395156666 },
  { x: 188.79723236587532, y: 61.93364865360595 },
  { x: 188.54382113512048, y: 63.19946375424452 },
  { x: 188.290469002134, y: 64.46504246380962 },
  { x: 188.03705777137912, y: 65.73082801556401 },
  { x: 189.07484413277618, y: 66.06626694881133 },
  { x: 190.35575871323235, y: 66.2268060365785 },
  { x: 191.63640735373085, y: 66.38728602657727 },
  { x: 192.91732193418704, y: 66.54779556546025 },
  { x: 194.19800012356976, y: 66.70830510434321 },
  { x: 195.47876695960497, y: 66.86881464322619 },
  { x: 196.75994748001878, y: 67.02935373099335 },
  { x: 198.0404779249806, y: 67.18983372099213 },
  { x: 199.32115611436328, y: 67.35031371099092 },
  { x: 200.60171610820927, y: 67.51079370098971 },
  { x: 201.88245339536033, y: 67.67130323987267 },
  { x: 202.81389332258217, y: 68.23592331884466 },
  { x: 203.1578718833584, y: 69.48001998960859 },
  { x: 203.5018504441347, y: 70.72411666037254 },
  { x: 203.8458881026793, y: 71.96839062444158 },
  { x: 204.1898371145714, y: 73.21242819743715 },
  { x: 204.53387477311603, y: 74.456672612622 },
  { x: 204.87782378500813, y: 75.70065108784921 },
  { x: 205.221743248016, y: 76.94462956307642 },
  { x: 205.56575135767645, y: 78.18881488049291 },
  { x: 205.90970036956853, y: 79.43285245348848 },
  { x: 206.2537380281132, y: 80.67709686867333 },
  { x: 206.59771658888943, y: 81.9211639905531 },
  { x: 206.94172469854988, y: 83.16540840573795 },
  { x: 207.28567371044196, y: 84.40944597873353 },
  { x: 207.6297113689866, y: 85.65369039391837 },
  { x: 207.97366038087867, y: 86.89769841802978 },
  { x: 208.31766849053912, y: 88.14194283321463 },
  { x: 208.6616175024312, y: 89.3859804062102 },
  { x: 209.0056551609758, y: 90.63022482139505 },
  { x: 209.3496041728679, y: 91.87423284550646 },
  { x: 209.69355318476, y: 93.11827041850201 },
  { x: 210.03756129442044, y: 94.36248528480269 },
  { x: 210.3815398551967, y: 95.60652285779825 },
  { x: 210.72554796485716, y: 96.8507672729831 },
  { x: 211.0694969767492, y: 98.09477529709451 },
  { x: 211.0003525877606, y: 99.32920948273056 },
  { x: 210.59768994299657, y: 100.55548817633205 },
  { x: 210.1949682004642, y: 101.78200326100699 },
  { x: 209.79230555570012, y: 103.00828195460848 },
  { x: 209.38958381316772, y: 104.23473794151506 },
  { x: 208.98695071728787, y: 105.46101663511656 },
  { x: 208.58428807252383, y: 106.68732487760222 },
  { x: 208.18156632999145, y: 107.91381041339301 },
  { x: 207.77890368522742, y: 109.1400891069945 },
  { x: 207.3762114915792, y: 110.36648599613271 },
  { x: 206.97357839569932, y: 111.59273514085002 },
  { x: 206.57085665316694, y: 112.81925022552498 },
  { x: 206.1681940084029, y: 114.04552891912647 },
  { x: 205.76547226587047, y: 115.27204400380141 },
  { x: 205.36280962110644, y: 116.4983226974029 },
  { x: 204.96008787857406, y: 117.72477868430948 },
  { x: 204.55742523381002, y: 118.95105737791098 },
  { x: 204.15470349127762, y: 120.17757246258594 },
  { x: 203.75204084651358, y: 121.40385115618743 },
  { x: 203.34940775063373, y: 122.63010030090473 },
  { x: 202.94668600810132, y: 123.85661538557969 },
  { x: 202.5439938144531, y: 125.08292362806536 },
  { x: 202.1412720719207, y: 126.30943871274032 },
  { x: 201.73860942715666, y: 127.53574695522599 },
  { x: 201.33588768462428, y: 128.76226203990095 },
  { x: 200.93322503986022, y: 129.9885998312708 },
  { x: 200.53047374844363, y: 131.21514446482993 },
  { x: 200.1278406525638, y: 132.44136406066306 },
  { x: 199.21835554629007, y: 132.92348365499564 },
  { x: 197.92993554925138, y: 132.84851813582293 },
  { x: 196.641249612255, y: 132.77352306776604 },
  { x: 195.35280006633215, y: 132.69855754859336 },
  { x: 194.06440961817762, y: 132.62359202942065 },
  { x: 192.7756941322971, y: 132.54862651024797 },
  { x: 191.48724458637423, y: 132.47366099107526 },
  { x: 190.19847000272534, y: 132.39866592301837 },
  { x: 188.9099613590341, y: 132.32370040384566 },
  { x: 187.62112767761684, y: 132.2487053357888 },
  { x: 186.3324712895047, y: 132.1737398166161 },
  { x: 185.0436671569716, y: 132.0987447485592 },
  { x: 183.75521761104875, y: 132.02377922938652 },
  { x: 182.46629528297893, y: 131.9488137102138 },
  { x: 181.1776093459826, y: 131.87381864215695 },
  { x: 179.88907115340717, y: 131.79885312298424 },
  { x: 178.60038521641084, y: 131.72388760381153 },
  { x: 177.31190612160378, y: 131.64889253575467 },
  { x: 176.02322018460742, y: 131.57392701658196 },
  { x: 174.7348001875687, y: 131.49896149740928 },
  { x: 173.44611425057238, y: 131.42399597823658 },
  { x: 172.1575169602286, y: 131.34900091017968 },
  { x: 170.86912651207408, y: 131.27403539100698 },
  { x: 170.18678367851638, y: 131.83082501567043 },
  { x: 170.2086794016961, y: 133.12149072790703 },
  { x: 170.23057512487583, y: 134.41218598902785 },
  { x: 170.25247084805557, y: 135.702940347917 },
  { x: 170.27436657123528, y: 136.9934878646169 },
  { x: 170.29626229441502, y: 138.2841535768535 },
  { x: 170.31815801759475, y: 139.5747010935534 },
  { x: 170.34005374077444, y: 140.8653372569058 },
  { x: 170.36194946395418, y: 142.15591432248988 },
  { x: 170.38384518713391, y: 143.4465209369581 },
  { x: 170.40574091031363, y: 144.73709800254218 },
  { x: 170.42763663349336, y: 146.02782281254716 },
  { x: 170.4495323566731, y: 147.3182816825945 },
  { x: 170.4714280798528, y: 148.60906559036783 },
  { x: 170.49332380303255, y: 149.89976085148862 },
  { x: 170.5152195262123, y: 151.19019017265177 },
  { x: 170.53711524939203, y: 152.48073768935166 },
  { x: 170.55901097257174, y: 153.7713147549357 },
  { x: 170.58090669575148, y: 155.06198046717233 },
  { x: 170.60280241893122, y: 156.3525575327564 },
  { x: 170.62469814211093, y: 157.64316414722464 },
  { x: 170.64659386529067, y: 158.93382985946124 },
  { x: 170.6684895884704, y: 160.2243182783928 },
  { x: 170.6903853116501, y: 161.51492489286105 },
  { x: 170.71228103482983, y: 162.80556105621346 },
  { x: 171.05623004672194, y: 164.0175085409861 },
  { x: 171.63098539296874, y: 165.1733426946949 },
  { x: 172.20571119033136, y: 166.32917684840373 },
  { x: 172.5214114689443, y: 166.9663098891612 },
  { x: 171.94263747444862, y: 165.8124259618085 },
  { x: 171.36392257772124, y: 164.65860113222413 },
  { x: 170.7852076809939, y: 163.50480585152394 },
  { x: 169.6221635995444, y: 163.26823748475348 },
  { x: 168.33194112057052, y: 163.22636671586596 },
  { x: 167.0418368371334, y: 163.18375722487383 },
  { x: 165.7517916514646, y: 163.14085224503984 },
  { x: 164.46174646579587, y: 163.0977699719008 },
  { x: 163.17181947566382, y: 163.05451040545665 },
  { x: 161.88177428999504, y: 163.01110309459156 },
  { x: 160.59167000655793, y: 162.9676957837265 },
  { x: 159.30165436977336, y: 162.92405208178795 },
  { x: 158.01149098856786, y: 162.8804083798494 },
  { x: 156.7214162540149, y: 162.83673512902666 },
  { x: 155.43137106834612, y: 162.7930027804356 },
  { x: 154.1414145293299, y: 162.7491522363078 },
  { x: 152.85136934366113, y: 162.70533124106416 },
  { x: 151.56132415799237, y: 162.6614806969363 },
  { x: 150.27121987455524, y: 162.61763015280852 },
  { x: 148.9811155911181, y: 162.57360231537558 },
  { x: 147.69109995433354, y: 162.52960402682683 },
  { x: 146.40129115973824, y: 162.4856057382781 },
  { x: 145.11124597406945, y: 162.44160744972936 },
  { x: 143.82123033728487, y: 162.39760916118064 },
  { x: 142.53115560273193, y: 162.35352222597936 },
  { x: 141.24113996594735, y: 162.30940574189387 },
  { x: 139.9510652313944, y: 162.26525970892422 },
  { x: 138.66116779014652, y: 162.22114322483873 },
  { x: 137.37103395782523, y: 162.1769971918691 },
  { x: 136.08081147885136, y: 162.13285115889943 },
  { x: 134.79097313537187, y: 162.088734674814 },
  { x: 133.50098704747148, y: 162.04633202601113 },
  { x: 132.2109418618027, y: 162.00921862747708 },
  { x: 130.92030569845028, y: 161.97736493032758 },
  { x: 129.62984682840295, y: 161.9511846189413 },
  { x: 128.33882652955614, y: 161.93050040001307 },
  { x: 127.04792442624606, y: 161.9154009201955 },
  { x: 125.75699277405181, y: 161.906122570562 },
  { x: 124.46612021962589, y: 161.90263580222836 },
  { x: 123.17536586073675, y: 161.9049110663105 },
  { x: 121.88467059961594, y: 161.9131552049976 },
  { x: 120.59382759407424, y: 161.9275455115948 },
  { x: 119.30330962625854, y: 161.94799333944954 },
  { x: 118.01267346290611, y: 161.97464643298275 },
  { x: 116.72224414174295, y: 162.00759343884698 },
  { x: 115.43205121165326, y: 162.0469230036948 },
  { x: 114.1421833192896, y: 162.09278287194707 },
  { x: 112.85249272023104, y: 162.14529123914056 },
  { x: 111.56303851224594, y: 162.204566300812 },
  { x: 110.27393889087104, y: 162.27066715472975 },
  { x: 108.98519385610632, y: 162.34371199643053 },
  { x: 107.69686250572019, y: 162.42390766810365 },
  { x: 106.40903348636515, y: 162.51131326751747 },
  { x: 105.12173634692542, y: 162.60616518574543 },
  { x: 103.83497108740099, y: 162.7086111672085 },
  { x: 102.54888545221276, y: 162.8188285052117 },
  { x: 101.26347944136076, y: 162.9369353952918 },
  { x: 99.97884170149752, y: 163.06313867963812 },
  { x: 98.69506087927557, y: 163.1976747493241 },
  { x: 97.41231426800005, y: 163.3408981909599 },
  { x: 96.1304836721342, y: 163.49286810231396 },
  { x: 94.84977593386732, y: 163.65399816776477 },
  { x: 93.57027969985195, y: 163.82461342503836 },
  { x: 92.292142714509, y: 164.0050093629766 },
  { x: 91.01545362449102, y: 164.1955110193055 },
  { x: 89.74044882087149, y: 164.3968571161296 },
  { x: 88.46724649918711, y: 164.60937269117497 },
  { x: 87.1960830505114, y: 164.8337078198936 },
  { x: 85.92722441480197, y: 165.0706898710426 },
  { x: 84.66096608090065, y: 165.32126440891585 },
  { x: 83.39786947760695, y: 165.58693842660674 },
  { x: 82.13834828929939, y: 165.8693075638611 },
  { x: 80.88337762915604, y: 166.17135625798142 },
  { x: 79.63487817464879, y: 166.4987874436151 },
  { x: 79.05004665889554, y: 166.04961485514676 },
  { x: 79.1273465399187, y: 164.7611062114555 },
  { x: 79.18656250382178, y: 163.4716815523546 },
  { x: 79.23002891245523, y: 162.18160681780165 },
  { x: 79.25818899908178, y: 160.89111839887016 },
  { x: 79.27142689919583, y: 159.6003935888652 },
  { x: 79.2693880261872, y: 158.3094914855551 },
  { x: 79.25177689121402, y: 157.01885532220268 },
  { x: 79.21779567440338, y: 155.7284555499237 },
  { x: 79.16682384918742, y: 154.43873540198095 },
  { x: 79.09788630238809, y: 153.15001991610043 },
  { x: 79.00974198086969, y: 151.8622204456296 },
  { x: 78.90109073372818, y: 150.57598706602045 },
  { x: 78.76652511515803, y: 149.29220624379852 },
  { x: 78.58952729890085, y: 148.01365557407698 },
  { x: 78.37305217337496, y: 146.7411919744972 },
  { x: 78.12185710893385, y: 145.47517003166936 },
  { x: 77.83978346052132, y: 144.21556019670925 },
  { x: 77.52984521432408, y: 142.96248066515363 },
  { x: 77.19467222103438, y: 141.7160496325392 },
  { x: 76.83612606035582, y: 140.47608980556092 },
  { x: 76.45606831199191, y: 139.24257163533457 },
  { x: 76.05568093130998, y: 138.0153473774392 },
  { x: 75.63602767814062, y: 136.79480116736926 },
  { x: 75.1975222368624, y: 135.5807557118196 },
  { x: 74.74028280301205, y: 134.37368379293716 },
  { x: 74.26330471452735, y: 133.17432413282654 },
  { x: 73.8429127392534, y: 132.03562833194397 },
  { x: 75.13245559389107, y: 131.97629417250417 },
  { x: 76.42196889964454, y: 131.9174623440955 },
  { x: 77.71160040093473, y: 131.8589555534128 },
  { x: 79.00117280445657, y: 131.80068515380358 },
  { x: 80.29053836578912, y: 131.74279888968877 },
  { x: 81.57996302489003, y: 131.68520811441576 },
  { x: 82.86947633064351, y: 131.6277946324479 },
  { x: 84.15890098974442, y: 131.57079483485856 },
  { x: 85.44844384438208, y: 131.5140018794585 },
  { x: 86.73804579678811, y: 131.4574453151319 },
  { x: 88.02758865142577, y: 131.40130243518388 },
  { x: 89.31710195717922, y: 131.34533684854097 },
  { x: 90.60667436070108, y: 131.28969629962407 },
  { x: 91.89636495975962, y: 131.23438078843319 },
  { x: 93.18590781439728, y: 131.17930166831576 },
  { x: 94.47562796234003, y: 131.1246066836927 },
  { x: 95.76522991474606, y: 131.07023673679566 },
  { x: 97.05495006268882, y: 131.01610318097212 },
  { x: 98.34464066174739, y: 130.96244240729547 },
  { x: 99.63439035857432, y: 130.90913622022904 },
  { x: 100.92402185986451, y: 130.85615507088863 },
  { x: 102.21371245892308, y: 130.8035285081584 },
  { x: 103.50340305798166, y: 130.75140427645928 },
  { x: 104.79324140146115, y: 130.69969372913874 },
  { x: 106.08299109828808, y: 130.64842641508093 },
  { x: 107.37271124623082, y: 130.5976023342859 },
  { x: 108.66260868747867, y: 130.54733968229033 },
  { x: 109.95259477537907, y: 130.49760891021006 },
  { x: 111.24246266774274, y: 130.4484986646976 },
  { x: 112.53244875564314, y: 130.3999498479847 },
  { x: 113.82240529465936, y: 130.35208065560795 },
  { x: 115.11239138255976, y: 130.3049501853358 },
  { x: 116.40246611711271, y: 130.25855843716823 },
  { x: 117.69224536282383, y: 130.21302360664197 },
  { x: 118.98234964626096, y: 130.16840479152538 },
  { x: 120.27248347858227, y: 130.12476108958683 },
  { x: 121.56249911536686, y: 130.08244708743655 },
  { x: 122.85266249657235, y: 130.04131504065356 },
  { x: 124.1429440733146, y: 130.00154224254302 },
  { x: 125.43331429670937, y: 129.96360147525183 },
  { x: 126.72359587345161, y: 129.92755183654836 },
  { x: 128.0139660968464, y: 129.89380701081117 },
  { x: 129.30445451577788, y: 129.8628988779556 },
  { x: 130.5950020324778, y: 129.83562525785453 },
  { x: 131.88560864694603, y: 129.81290216591768 },
  { x: 133.17627435918263, y: 129.79762539279497 },
  { x: 134.46708781584016, y: 129.79700486622713 },
  { x: 135.7578717236135, y: 129.80799705114327 },
  { x: 137.04856698473432, y: 129.8274106680516 },
  { x: 138.33920314808674, y: 129.85329549059605 },
  { x: 139.62969156701826, y: 129.88438091675675 },
  { x: 140.91988449710792, y: 129.91966228447146 },
  { x: 142.21016607385016, y: 129.95851906717232 },
  { x: 143.50018171063476, y: 130.00047848271242 },
  { x: 144.79031554295605, y: 130.04503820006065 },
  { x: 146.08015388643554, y: 130.0920209259119 },
  { x: 147.3700217787992, y: 130.14110162254013 },
  { x: 148.6598601222787, y: 130.19198480110353 },
  { x: 149.9494916235689, y: 130.2447295593705 },
  { x: 151.23918222262748, y: 130.29892221296242 },
  { x: 152.5287546261493, y: 130.35453321299514 },
  { x: 153.81832702967114, y: 130.4115330105845 },
  { x: 155.1078698843088, y: 130.46974431242532 },
  { x: 156.39732409229387, y: 130.52904892298093 },
  { x: 157.68674875139484, y: 130.589387744483 },
  { x: 158.97620295937992, y: 130.65073122804725 },
  { x: 160.2655389718283, y: 130.71304982478955 },
  { x: 161.55496363092922, y: 130.77622533917315 },
  { x: 162.84418144784087, y: 130.84025777119808 },
  { x: 164.133487911405, y: 130.90502892532757 },
  { x: 165.42261708166413, y: 130.97056835044583 },
  { x: 166.71171670303903, y: 131.03687604655286 },
  { x: 168.00066857999303, y: 131.10383381811192 },
  { x: 169.28944316364192, y: 131.171441665123 },
  { x: 170.57851323613264, y: 131.23969958758613 },
  { x: 171.8673469175499, y: 131.30854848773293 },
  { x: 173.1562987945039, y: 131.37795881667918 },
  { x: 174.44525067145784, y: 131.44790102554074 },
  { x: 175.7341434506435, y: 131.5183751143176 },
  { x: 177.02300668094495, y: 131.5894992785465 },
  { x: 178.3118699112464, y: 131.66109622492232 },
  { x: 179.60070359266362, y: 131.73313640456087 },
  { x: 180.88944862742832, y: 131.80564936634636 },
  { x: 182.1781050155405, y: 131.8786351102788 },
  { x: 183.466820501421, y: 131.9521527341265 },
  { x: 184.75550643841734, y: 132.0260840423528 },
  { x: 186.0441923754137, y: 132.10042903495767 },
  { x: 187.3328192146417, y: 132.17524680970945 },
  { x: 188.62144605386965, y: 132.25056691549233 },
  { x: 189.91004334421342, y: 132.32627115676962 },
  { x: 191.19855198790466, y: 132.4023299846571 },
  { x: 192.4870901804801, y: 132.47895024134405 },
  { x: 193.77556927528718, y: 132.55604328017793 },
  { x: 195.06404837009424, y: 132.6335204545062 },
  { x: 196.3524979160171, y: 132.71144086209722 },
  { x: 197.64091791305577, y: 132.79001134514027 },
  { x: 198.9291606167894, y: 132.86923190363532 },
  { x: 200.06971799737548, y: 133.1863505286891 },
  { x: 200.709599084362, y: 134.3074351945985 },
  { x: 201.34945062246433, y: 135.42851986050792 },
  { x: 201.98933170945085, y: 136.54957497753315 },
  { x: 202.629153698669, y: 137.67060054567418 },
  { x: 203.26894613900296, y: 138.79153746716267 },
  { x: 203.90870903045274, y: 139.91241529088282 },
  { x: 204.54856056855508, y: 141.03347040790803 },
  { x: 205.18835300888904, y: 142.1544368782807 },
  { x: 205.82820454699134, y: 143.27549199530594 },
  { x: 206.46817428063042, y: 144.39675395452045 },
  { x: 207.10799626984854, y: 145.51772042489313 },
  { x: 207.74787735683506, y: 146.6388346396867 },
  { x: 208.3877288949374, y: 147.75991930559613 },
  { x: 209.02760998192392, y: 148.88100397150552 },
  { x: 209.66746152002625, y: 150.00202953964657 },
  { x: 210.30734260701277, y: 151.12314375444018 },
  { x: 210.94719414511508, y: 152.24419887146541 },
  { x: 211.5870752321016, y: 153.3652835373748 },
  { x: 212.22689722131977, y: 154.48630910551586 },
  { x: 212.86680785719045, y: 155.60742332030944 },
  { x: 213.50665939529276, y: 156.72847843733467 },
  { x: 214.14648138451093, y: 157.8495040054757 },
  { x: 214.78633292261324, y: 158.97055912250093 },
  { x: 215.4261549118314, y: 160.0915255928736 },
  { x: 216.06600644993372, y: 161.21258070989884 },
  { x: 216.70582843915187, y: 162.33360627803987 },
  { x: 217.3457095261384, y: 163.4546909439493 },
  { x: 217.9855610642407, y: 164.57574606097452 },
  { x: 218.62544215122722, y: 165.69683072688392 },
  { x: 219.26526414044534, y: 166.81782674614078 },
  { x: 219.9051156785477, y: 167.93888186316602 },
  { x: 220.54496721665004, y: 169.05993698019125 },
  { x: 221.18478920586816, y: 170.18096254833227 },
  { x: 221.8246111950863, y: 171.30195856758914 },
  { x: 222.46449228207283, y: 172.42304323349853 },
  { x: 223.10434382017516, y: 173.54409835052377 },
  { x: 223.74413626050912, y: 174.66500572312808 },
  { x: 224.38398779861146, y: 175.78609038903753 },
  { x: 225.02383933671376, y: 176.9071455060627 },
  { x: 225.66372042370028, y: 178.02823017197213 },
  { x: 226.30357196180262, y: 179.14928528899736 },
  { x: 226.94345304878914, y: 180.27036995490676 },
  { x: 227.5832454891231, y: 181.39133642527943 },
  { x: 228.2232743205305, y: 182.51271658003068 },
  { x: 228.86321450528538, y: 183.63386034370848 },
  { x: 229.5031251411561, y: 184.75506320515458 },
  { x: 230.14309487479514, y: 185.87629561548493 },
  { x: 230.78294641289745, y: 186.99735073251017 },
  { x: 231.42267975546307, y: 188.11819900734608 },
  { x: 232.06259039133377, y: 189.23937231990809 },
  { x: 232.70250102720445, y: 190.36051608358582 },
  { x: 233.34241166307515, y: 191.4816893961478 },
  { x: 233.9824109455984, y: 192.6029513553623 },
  { x: 234.6223215814691, y: 193.72412466792426 },
  { x: 235.26223221733977, y: 194.8452979804862 },
  { x: 235.9021133043263, y: 195.96638264639566 },
  { x: 236.54196484242863, y: 197.08743776342087 },
  { x: 237.18178683164678, y: 198.20840423379354 },
  { x: 237.8216383697491, y: 199.32948889970294 },
  { x: 237.69428267891965, y: 199.95527516893407 },
  { x: 236.40923125467785, y: 199.8335928638678 },
  { x: 235.12429802597276, y: 199.71191055880152 },
  { x: 233.83921705284678, y: 199.59019870485102 },
  { x: 232.55446111744678, y: 199.46854594866895 },
  { x: 231.26926194878408, y: 199.34683409471847 },
  { x: 229.984328720079, y: 199.2251517896522 },
  { x: 228.6993954913739, y: 199.1034694845859 },
  { x: 227.41419632271118, y: 198.9817576306354 },
  { x: 226.12896760516426, y: 198.86004577668496 },
  { x: 224.84373888761738, y: 198.73833392273448 },
  { x: 223.5587761100281, y: 198.6166516176682 },
  { x: 222.27351784359703, y: 198.49493976371772 },
  { x: 220.98855506600776, y: 198.3732574586514 },
  { x: 219.7037695817236, y: 198.25160470246934 },
  { x: 218.4186886085976, y: 198.12989284851886 },
  { x: 217.13372583100832, y: 198.00821054345258 },
  { x: 215.84879260230326, y: 197.8865282383863 },
  { x: 214.56380027582978, y: 197.76484593332 },
  { x: 213.27880794935635, y: 197.64313407936953 },
  { x: 211.99378607399873, y: 197.52145177430324 },
  { x: 210.70861645422016, y: 197.39973992035274 },
  { x: 209.4233581877891, y: 197.2780280664023 },
  { x: 208.1384545079682, y: 197.156345761336 },
  { x: 206.8532553393055, y: 197.03466345626973 },
  { x: 205.56817436617948, y: 196.91295160231925 },
  { x: 204.28324113747442, y: 196.79126929725297 },
  { x: 202.99816016434838, y: 196.66958699218668 },
  { x: 201.7127246046122, y: 196.54784558935202 },
  { x: 200.4280277669806, y: 196.42619283316992 },
  { x: 199.14297634273876, y: 196.30448097921945 },
  { x: 197.85813176068626, y: 196.18282822303735 },
  { x: 196.5729916897919, y: 196.06111636908688 },
  { x: 195.2878811677817, y: 195.9394045151364 },
  { x: 194.00288884130828, y: 195.81772221007012 },
  { x: 192.71771922152973, y: 195.69601035611964 },
  { x: 191.43260869951953, y: 195.57432805105336 },
  { x: 190.14776411746703, y: 195.45264574598707 },
  { x: 188.8625944976885, y: 195.3309338920366 },
  { x: 187.57763172009922, y: 195.2092515869703 },
  { x: 186.29263939362576, y: 195.08756928190402 },
  { x: 185.00791300710998, y: 194.96591652572192 },
  { x: 184.14892694390528, y: 194.2605846602697 },
  { x: 183.64216358016395, y: 193.07316274936906 },
  { x: 183.13548886307515, y: 191.88594768065772 },
  { x: 182.62881414598635, y: 190.6987030630622 },
  { x: 182.12213942889758, y: 189.51151754323504 },
  { x: 181.61537606515623, y: 188.32406608345025 },
  { x: 181.10870134806746, y: 187.1368510147389 },
  { x: 180.60208572874703, y: 185.9497245926801 },
  { x: 180.09535191388986, y: 184.76239132843202 },
  { x: 179.588824941222, y: 183.57544219967835 },
  { x: 179.08215022413322, y: 182.388227130967 },
  { x: 178.57547550704442, y: 181.20101206225564 },
  { x: 178.0688303388398, y: 180.01385609131268 },
  { x: 177.562155621751, y: 178.82664102260136 },
  { x: 177.05548090466223, y: 177.63939640500584 },
  { x: 176.54880618757343, y: 176.45215178741032 },
  { x: 176.04213147048463, y: 175.26493671869898 },
  { x: 175.53545675339586, y: 174.0777216499876 },
  { x: 175.02881158519128, y: 172.89053613016046 },
  { x: 174.52213686810248, y: 171.70332106144912 },
  { x: 174.01546215101368, y: 170.5161059927378 },
  { x: 173.5087874339249, y: 169.32886137514228 },
  { x: 173.0021127168361, y: 168.1416758553151 },
  { x: 172.44115669950284, y: 167.28611746267563 },
  { x: 171.58187514745632, y: 168.24938153816277 },
  { x: 170.72262314429395, y: 169.21261606476568 },
  { x: 169.86334159224742, y: 170.17588014025276 },
  { x: 169.9156726661358, y: 170.97044963593817 },
  { x: 170.74115029467677, y: 171.95625951005704 },
  { x: 171.35813099642135, y: 173.08907508298716 },
  { x: 171.86028473423013, y: 174.27791534032858 },
  { x: 172.2868819751825, y: 175.49600899301134 },
  { x: 172.65181069484467, y: 176.73395949586518 },
  { x: 172.94396051276365, y: 177.99111677343805 },
  { x: 173.16531120417974, y: 179.26263480872402 },
  { x: 173.31869946197455, y: 180.54416991574803 },
  { x: 173.40613461027257, y: 181.8317034462612 },
  { x: 173.42856221336757, y: 183.1222214140769 },
  { x: 173.38376610494592, y: 184.41208930644058 },
  { x: 173.25233266809917, y: 185.69554509093652 },
  { x: 172.93536178746632, y: 186.9465266517151 },
  { x: 172.5439277186919, y: 188.17635121141856 },
  { x: 172.08899309780784, y: 189.38442779236325 },
  { x: 171.57265589559114, y: 190.56721052844708 },
  { x: 170.9941478410531, y: 191.72091716249471 },
  { x: 170.35143006118497, y: 192.84011069981642 },
  { x: 169.64240458520985, y: 193.9184085814286 },
  { x: 168.8647961490456, y: 194.94815764632784 },
  { x: 168.01680227075704, y: 195.92093646252192 },
  { x: 167.0978024237763, y: 196.82699389823043 },
  { x: 166.1087421723973, y: 197.6557810017999 },
  { x: 165.05269460057502, y: 198.39733979926072 },
  { x: 163.9349785074625, y: 199.04245103874763 },
  { x: 162.7637198362101, y: 199.58360930367817 },
  { x: 161.548315131988, y: 200.01664820138254 },
  { x: 160.2990769553762, y: 200.34053352091425 },
  { x: 159.02670200244896, y: 200.5572154886294 },
  { x: 157.74144373601786, y: 200.67130373046064 },
  { x: 156.4510144148547, y: 200.6896240386542 },
  { x: 155.1622989289742, y: 200.62290265816858 },
  { x: 153.87869540005735, y: 200.48813019740916 },
  { x: 152.60475435626842, y: 200.2826472567994 },
  { x: 151.34508542353996, y: 200.00202150371186 },
  { x: 150.10580522089788, y: 199.6422342898976 },
  { x: 148.8933554050941, y: 199.1998874936756 },
  { x: 147.71497545275352, y: 198.67311953534224 },
  { x: 146.57870266037398, y: 198.061516730519 },
  { x: 145.49171740681194, y: 197.36599509461558 },
  { x: 144.46114097315558, y: 196.5894799671661 },
  { x: 143.4930604295466, y: 195.73590134976692 },
  { x: 142.59314916174822, y: 194.8112872147914 },
  { x: 141.76495303586236, y: 193.82142914353943 },
  { x: 141.01201791799105, y: 192.77344841709916 },
  { x: 140.33694410994238, y: 191.67384578999093 },
  { x: 139.74262740236634, y: 190.52847194128296 },
  { x: 139.23450478995255, y: 189.3423501812864 },
  { x: 138.82853267016, y: 188.11760802966245 },
  { x: 137.66770475502423, y: 187.95127736059538 },
  { x: 136.3769208472509, y: 187.95186833827904 },
  { x: 135.08610739059336, y: 187.95245931596273 },
  { x: 133.79529393393582, y: 187.95305029364638 },
  { x: 132.50459867281504, y: 187.95364127133004 },
  { x: 131.21354882508405, y: 187.95426179789789 },
  { x: 130.39002142289914, y: 188.45254463187865 },
  { x: 130.15986516399644, y: 189.721551012009 },
  { x: 129.7550749995712, y: 190.9462636147488 },
  { x: 129.18096972877643, y: 192.10076806866937 },
  { x: 128.44662085905634, y: 193.16130707088746 },
  { x: 127.60232059129066, y: 194.13707032438404 },
  { x: 126.67625856099016, y: 195.03574053904677 },
  { x: 125.75232405035085, y: 195.93600639345533 },
  { x: 124.79242854766062, y: 196.7985678716462 },
  { x: 123.7867322744865, y: 197.60767541834971 },
  { x: 122.73943117238245, y: 198.3619402360093 },
  { x: 121.65238682105205, y: 199.05752096968106 },
  { x: 120.52657433367334, y: 199.688596489181 },
  { x: 119.36305747007691, y: 200.2480750623051 },
  { x: 118.16499796087032, y: 200.72741706152445 },
  { x: 116.93470061901994, y: 201.11763962604738 },
  { x: 115.67757289033122, y: 201.4091984662827 },
  { x: 114.4002928226296, y: 201.59293342813365 },
  { x: 113.11178417893834, y: 201.6611027039442 },
  { x: 111.82253681314252, y: 201.6088307278242 },
  { x: 110.54386794788428, y: 201.43407862676494 },
  { x: 109.28750849018432, y: 201.13947625145872 },
  { x: 108.0637414517384, y: 200.73063788990044 },
  { x: 106.88004270024486, y: 200.2164873051133 },
  { x: 105.74244020807707, y: 199.60751435098237 },
  { x: 104.65335698373802, y: 198.91468166353965 },
  { x: 103.61438866697362, y: 198.1491291721221 },
  { x: 102.62423510687985, y: 197.32125808396228 },
  { x: 101.67831622640826, y: 196.44350847930127 },
  { x: 100.78041428273431, y: 195.51688502020127 },
  { x: 99.9368822859574, y: 194.54050124013685 },
  { x: 99.15428008836619, y: 193.51462307906561 },
  { x: 98.4392561889019, y: 192.4398710635554 },
  { x: 97.79887277088426, y: 191.31937737532965 },
  { x: 97.23924645333922, y: 190.15645148941687 },
  { x: 96.76551874211466, y: 188.9559689717073 },
  { x: 96.3815605410386, y: 187.72369185461665 },
  { x: 96.08997215191908, y: 186.46671187034883 },
  { x: 95.89143319909238, y: 185.1913229312349 },
  { x: 95.78538225375898, y: 183.90514864939414 },
  { x: 95.76983954067863, y: 182.6150739148412 },
  { x: 95.8420570136223, y: 181.32677211333922 },
  { x: 95.99878429532983, y: 180.04585753288305 },
  { x: 96.23715514403544, y: 178.77747167932057 },
  { x: 96.55459880681522, y: 177.52666741184703 },
  { x: 96.95090844147988, y: 176.29829074746854 },
  { x: 97.43184608044513, y: 175.10064492264056 },
  { x: 97.49428287272416, y: 173.8702293852534 },
  { x: 97.26232413188629, y: 172.60042518525012 },
  { x: 97.03042448881678, y: 171.33070963189937 },
  { x: 96.79846574797891, y: 170.06078723635932 },
  { x: 96.56653655602521, y: 168.79098303635604 },
  { x: 96.3346369129557, y: 167.52138567854203 },
  { x: 96.10267817211785, y: 166.25134508746527 },
  { x: 95.87074898016415, y: 164.98162953411455 },
  { x: 95.63884933709465, y: 163.71191398076377 },
  { x: 94.38683356536961, y: 163.91119165569506 },
  { x: 93.1159951544199, y: 164.13750655965396 },
  { x: 91.84539313454367, y: 164.36379191472864 },
  { x: 90.57446607694142, y: 164.59013636757172 },
  { x: 89.3036572148759, y: 164.8164512715306 },
  { x: 88.03281880392618, y: 165.04276617548948 },
  { x: 86.7621281373974, y: 165.2690810794484 },
  { x: 85.49120107979515, y: 165.49542553229145 },
  { x: 84.22051041326634, y: 165.72171088736616 },
  { x: 82.94970155120082, y: 165.94802579132505 },
  { x: 81.67877449359857, y: 166.17437024416813 },
  { x: 80.40787698488049, y: 166.40071469701118 },
  { x: 79.14761707446836, y: 166.63719441712908 },
  { x: 78.92257277252935, y: 167.90812147473136 },
  { x: 78.64549288554379, y: 169.16852912956438 },
  { x: 78.32952666697315, y: 170.42016076579503 },
  { x: 77.97931329163424, y: 171.6626322479289 },
  { x: 77.59751215910353, y: 172.89561853823997 },
  { x: 77.1851574803274, y: 174.11894234342313 },
  { x: 76.74354940620997, y: 175.33195358802638 },
  { x: 76.2733380122032, y: 176.53417948990275 },
  { x: 75.7751142759908, y: 177.7247926802952 },
  { x: 75.24902594199366, y: 178.9034976703618 },
  { x: 74.695427596822, y: 180.06940799357704 },
  { x: 74.11464427820182, y: 181.22190312337315 },
  { x: 73.50676463278569, y: 182.360480728719 },
  { x: 72.87208414941541, y: 183.48425434308908 },
  { x: 72.2104550836701, y: 184.59254434214716 },
  { x: 71.52229111992828, y: 185.68455290602034 },
  { x: 70.80791729591601, y: 186.7594526659515 },
  { x: 70.06712676944397, y: 187.81671174202523 },
  { x: 69.30056961596422, y: 188.85511862999013 },
  { x: 68.50845267766601, y: 189.87423009658343 },
  { x: 67.69092369897031, y: 190.8729823819745 },
  { x: 66.84872140198163, y: 191.85066631294302 },
  { x: 65.98166849339492, y: 192.80686820511036 },
  { x: 65.09056279308311, y: 193.74067204306684 },
  { x: 64.17564069211967, y: 194.651516398013 },
  { x: 63.237700010377544, y: 195.53863299896008 },
  { x: 62.27742037219293, y: 196.40116492826675 },
  { x: 61.295333657481144, y: 197.2388166970912 },
  { x: 60.292089941694215, y: 198.05093822998143 },
  { x: 59.26854614247344, y: 198.837145391443 },
  { x: 58.22514549308158, y: 199.59708359486572 },
  { x: 57.163040400001776, y: 200.3302800581027 },
  { x: 56.08252635207585, y: 201.03676433003807 },
  { x: 54.98493304909207, y: 201.71588633521984 },
  { x: 53.87088101761825, y: 202.36785291583726 },
  { x: 52.74134537083246, y: 202.99222083862756 },
  { x: 51.597064830839265, y: 203.58928559243267 },
  { x: 50.438748570859055, y: 204.15901762836836 },
  { x: 49.26748989960662, y: 204.70150559308715 },
  { x: 48.083879794765636, y: 205.21677903547325 },
  { x: 46.8892775050085, y: 205.70495615106336 },
  { x: 45.6837421281036, y: 206.16662791754118 },
  { x: 44.4685442660708, y: 206.60182388379087 },
  { x: 43.244304445477944, y: 207.01095773419104 },
  { x: 42.011790937313805, y: 207.39438405535182 },
  { x: 40.77165381703042, y: 207.75242788499926 },
  { x: 39.52454316007979, y: 208.08553245639615 },
  { x: 38.27134543298744, y: 208.3941705516893 },
  { x: 37.01244477124773, y: 208.67887405079415 },
  { x: 35.74822531035505, y: 208.93996799143665 },
  { x: 34.47960306571908, y: 209.1781024490688 },
  { x: 33.20657803733982, y: 209.3922432127442 },
  { x: 31.929268420754, y: 209.57931719850785 },
  { x: 30.64832429141365, y: 209.73840839095004 },
  { x: 29.364159333697334, y: 209.86865987242945 },
  { x: 28.077423623057083, y: 209.96927382307314 },
  { x: 26.78853084387146, y: 210.03930467858723 },
  { x: 25.498456109318507, y: 210.07801371686716 },
  { x: 24.207701750429347, y: 210.08478041134512 },
  { x: 22.91706558707692, y: 210.05868874661138 },
  { x: 21.62777389795482, y: 209.99920684275068 },
  { x: 20.34040288630463, y: 209.90565507542675 },
  { x: 19.055986763072756, y: 209.7776493091453 },
  { x: 17.775574513647705, y: 209.61448037068584 },
  { x: 16.50027422118634, y: 209.41597096674332 },
  { x: 15.230898480003699, y: 209.18188470624423 },
  { x: 13.968673568793387, y: 208.911955649231 },
  { x: 12.714678021828083, y: 208.60603605128264 },
  { x: 11.46988695228584, y: 208.26424410793592 },
  { x: 10.235659608839079, y: 207.88681621026436 },
  { x: 9.012601743613555, y: 207.47387055380457 },
  { x: 7.802190800818428, y: 207.02587992070355 },
  { x: 6.605076855905726, y: 206.5431693486873 },
  { x: 5.422766901968792, y: 206.02641846209204 },
  { x: 4.255231390123441, y: 205.47601139641216 },
  { x: 3.1038295690421016, y: 204.89289371594154 },
  { x: 1.9688717020086943, y: 204.2775973005954 },
  { x: 0.8516283910430967, y: 203.6312154590886 },
  { x: -0.24772307054959236, y: 202.95433916910477 },
  { x: -1.3282518929176033, y: 202.24823903266378 },
  { x: -2.3897216849874705, y: 201.513624222986 },
  { x: -3.4315710179597136, y: 200.75161759767047 },
  { x: -4.45348962855041, y: 199.96310562324263 },
  { x: -5.455314997896552, y: 199.1491225106489 },
  { x: -6.43669253938794, y: 198.31043653087804 },
  { x: -7.397341538624837, y: 197.44840693260244 },
  { x: -8.3373358678177, y: 196.5637133401584 },
  { x: -9.256350489240512, y: 195.65733086672387 },
  { x: -10.154355854009092, y: 194.73011642994024 },
  { x: -11.031292864355072, y: 193.7830451429855 },
  { x: -11.887087648067995, y: 192.81691482573262 },
  { x: -12.721932272895053, y: 191.8322869069811 },
  { x: -13.535457377783954, y: 190.83031379321406 },
  { x: -14.327810707155615, y: 189.81132052215744 },
  { x: -15.09885929103121, y: 188.7759867181476 },
  { x: -15.848351963895187, y: 187.72522839659413 },
  { x: -16.576318274631724, y: 186.65928194857054 },
  { x: -17.282433185514808, y: 185.5787679006446 },
  { x: -17.96615004218705, y: 184.48418858384753 },
  { x: -18.627158581364526, y: 183.37539625375828 },
  { x: -19.264468915427102, y: 182.2528932414081 },
  { x: -19.87673657014444, y: 181.11667954679692 },
  { x: -20.461686281434446, y: 179.9661050944727 },
  { x: -21.014708423364535, y: 178.79978108687885 },
  { x: -20.949715652603654, y: 177.84916393382213 },
  { x: -19.759235432190078, y: 177.34969914447404 },
  { x: -18.56893250508159, y: 176.8502934528943 },
  { x: -17.378910292372854, y: 176.3510059568513 },
  { x: -16.18860736526437, y: 175.85160026527157 },
  { x: -14.99840785925053, y: 175.35225367146023 },
  { x: -13.808104932142049, y: 174.85284797988047 },
  { x: -12.617949749454484, y: 174.3535309349533 },
  { x: -11.427543401251361, y: 173.8540661456052 },
  { x: -10.237299571911246, y: 173.35471955179386 },
  { x: -9.04687844926603, y: 172.85525476244575 },
  { x: -7.856368679968267, y: 172.35578997309767 },
  { x: -6.666065752859786, y: 171.85638428151796 },
  { x: -5.475659404656663, y: 171.35694904105404 },
  { x: -4.285474673084915, y: 170.85760244724264 },
  { x: -3.0953933626078065, y: 170.3582854023155 },
  { x: -1.9050904354993252, y: 169.85887971073575 },
  { x: -0.7146988617382943, y: 169.35944447027182 },
  { x: 0.4756040653701871, y: 168.8600683275763 },
  { x: 1.6655671803105623, y: 168.36081038041746 },
  { x: 2.855751911882311, y: 167.8614342377219 },
  { x: 4.046158260085433, y: 167.361998997258 },
  { x: 5.236357766099274, y: 166.86265240344665 },
  { x: 6.426542497671023, y: 166.3633058096353 },
  { x: 7.616830650337413, y: 165.86390011805557 },
  { x: 8.807133577445894, y: 165.36452397536002 },
  { x: 9.997421730112285, y: 164.86511828378028 },
  { x: 11.187828078315407, y: 164.36568304331635 },
  { x: 12.37823442651853, y: 163.86624780285246 },
  { x: 13.568419158090277, y: 163.3669012090411 },
  { x: 14.7588255062934, y: 162.8674659685772 },
  { x: 15.394377681747079, y: 163.75963542871958 },
  { x: 16.04414287049286, y: 164.8741602423403 },
  { x: 16.801983103138582, y: 165.9185951026786 },
  { x: 17.655399201674758, y: 166.88599602195137 },
  { x: 18.614009327903016, y: 167.74950306443608 },
  { x: 19.66060125678666, y: 168.50409291982166 },
  { x: 20.77422482943982, y: 169.15591175601818 },
  { x: 21.830021235746518, y: 169.7494010948371 },
  { x: 21.414165014194694, y: 170.97139520023202 },
  { x: 20.99833834152706, y: 172.19330065897444 },
  { x: 20.582526443301514, y: 173.4151765688326 },
  { x: 20.166670221749694, y: 174.63717067422752 },
  { x: 19.750814000197874, y: 175.8591352307383 },
  { x: 19.33491345531978, y: 177.08124753166996 },
  { x: 18.91910155709423, y: 178.30312344152813 },
  { x: 18.503215786658227, y: 179.5252357424598 },
  { x: 18.08738911399059, y: 180.747111652318 },
  { x: 17.671503343554583, y: 181.9691944043655 },
  { x: 17.255647122002763, y: 183.19121805864458 },
  { x: 16.83976135156676, y: 184.41327126180792 },
  { x: 16.42389035557285, y: 185.635294916087 },
  { x: 16.008034134021027, y: 186.8573481192503 },
  { x: 15.592177912469207, y: 188.07931267576103 },
  { x: 15.176306916475294, y: 189.30133633004016 },
  { x: 14.760435920481383, y: 190.52335998431928 },
  { x: 14.344594473371655, y: 191.74532454083 },
  { x: 13.928767800704017, y: 192.96722999957242 },
  { x: 13.512926353594288, y: 194.18919455608315 },
  { x: 13.097070132042468, y: 195.4111886614781 },
  { x: 12.681213910490646, y: 196.63318276687303 },
  { x: 12.265357688938826, y: 197.85517687226795 },
  { x: 11.849501467387006, y: 199.07717097766286 },
  { x: 11.433645245835185, y: 200.2991650830578 },
  { x: 11.017789024283365, y: 201.5211591884527 },
  { x: 10.601962351615727, y: 202.74306464719513 },
  { x: 10.186091355621814, y: 203.9651178503584 },
  { x: 9.770249908512085, y: 205.18705285798498 },
  { x: 9.354393686960265, y: 206.4090469633799 },
  { x: 9.149989280623197, y: 207.00962803440282 },
  { x: 9.565727306638285, y: 205.78781122231297 },
  { x: 9.98152443042174, y: 204.56581711691805 },
  { x: 10.397321554205194, y: 203.3438230115231 },
  { x: 10.81311867798865, y: 202.121799357244 },
  { x: 11.228930576214195, y: 200.8997461540807 },
  { x: 11.64474247443974, y: 199.6777224998016 },
  { x: 12.060480500454828, y: 198.4558761388276 },
  { x: 12.476218526469916, y: 197.23402977785355 },
  { x: 12.891986101369186, y: 196.01212431911117 },
  { x: 13.307797999594733, y: 194.79007111594788 },
  { x: 13.723595123378187, y: 193.56807701055297 },
  { x: 14.139347923835366, y: 192.34620110069477 },
  { x: 14.55513027317673, y: 191.1242660930682 },
  { x: 14.97091262251809, y: 189.9022719876733 },
  { x: 15.386709746301547, y: 188.6803074311625 },
  { x: 15.802506870085, y: 187.45825422799922 },
  { x: 16.218303993868453, y: 186.23628967148846 },
  { x: 16.63410111765191, y: 185.01426601720934 },
  { x: 17.049853918109086, y: 183.79241965623535 },
  { x: 17.465665816334635, y: 182.57033690418785 },
  { x: 17.88146294011809, y: 181.34834279879294 },
  { x: 18.297274838343636, y: 180.12628959562966 },
  { x: 18.71310151101127, y: 178.90420684358216 },
  { x: 19.128883860352634, y: 177.6822422870714 },
  { x: 19.544666209693997, y: 176.46030727944483 },
  { x: 19.960389461266995, y: 175.23849046735504 },
  { x: 20.37620135949254, y: 174.0164668130759 },
  { x: 20.792028032160175, y: 172.79435451214422 },
  { x: 21.20782515594363, y: 171.5723604067493 },
  { x: 21.62365182861127, y: 170.35027765470184 },
  { x: 22.352711448062585, y: 169.89244724316782 },
  { x: 23.56971179203056, y: 170.31966501068808 },
  { x: 24.833399373007936, y: 170.5785427850168 },
  { x: 26.1194111359857, y: 170.681816135237 },
  { x: 27.40864372733943, y: 170.63536528930106 },
  { x: 28.680014018204435, y: 170.41764911063947 },
  { x: 29.914950534871593, y: 170.04441715452185 },
  { x: 31.10343620560281, y: 169.5422634167131 },
  { x: 32.238113358236475, y: 168.92832625003942 },
  { x: 33.12839168979116, y: 168.8745768297102 },
  { x: 33.66866348819621, y: 170.04686971190907 },
  { x: 34.208905737717075, y: 171.2191921429921 },
  { x: 34.74911843835376, y: 172.39145547630673 },
  { x: 35.28939023675881, y: 173.56377790738975 },
  { x: 35.829573388511314, y: 174.7359525940519 },
  { x: 36.36987473580054, y: 175.90836367178744 },
  { x: 36.91005788755305, y: 177.08056790733374 },
  { x: 37.45035923484228, y: 178.25300853395348 },
  { x: 37.99063103324733, y: 179.4253605139207 },
  { x: 38.53084373388402, y: 180.59759429835117 },
  { x: 39.07108598340489, y: 181.76982808278163 },
  { x: 39.611357781809936, y: 182.94220961163305 },
  { x: 40.15160003133081, y: 184.11456159160025 },
  { x: 40.69184228085168, y: 185.2868249249149 },
  { x: 41.232084530372546, y: 186.45914735599794 },
  { x: 41.77232677989341, y: 187.6314106893126 },
  { x: 42.31259857829847, y: 188.8037626692798 },
  { x: 42.85289992558769, y: 189.97620329589955 },
  { x: 43.39314217510857, y: 191.14846662921423 },
  { x: 43.933354875745245, y: 192.32072996252884 },
  { x: 44.473597125266124, y: 193.49299329584352 },
  { x: 45.01386892367117, y: 194.6654043735791 },
  { x: 45.55414072207623, y: 195.8377268046621 },
  { x: 46.094264776060356, y: 197.00981284467167 },
  { x: 46.63456612334959, y: 198.1821943735231 },
  { x: 47.174837921754644, y: 199.35454635349026 },
  { x: 47.715139269043874, y: 200.52698698011005 },
  { x: 48.255411067448925, y: 201.69933896007723 },
  { x: 48.79568286585398, y: 202.87172048892862 },
  { x: 49.33592511537485, y: 204.04404292001163 },
  { x: 48.95152368103601, y: 203.20981882175244 },
  { x: 48.41128143151514, y: 202.03749639066942 },
  { x: 47.871068730878456, y: 200.8651739595864 },
  { x: 47.33082648135758, y: 199.69285152850338 },
  { x: 46.790613780720896, y: 198.52052909742034 },
  { x: 46.25037153120003, y: 197.34817711745313 },
  { x: 45.71018837944754, y: 196.17597288190686 },
  { x: 45.16997567881085, y: 195.003679999708 },
  { x: 44.62976297817416, y: 193.83138711750917 },
  { x: 44.08952072865329, y: 192.65903513754196 },
  { x: 43.549308028016604, y: 191.48671270645892 },
  { x: 43.00906577849574, y: 190.3143902753759 },
  { x: 42.46882352897487, y: 189.14203829540872 },
  { x: 41.92858127945401, y: 187.9697158643257 },
  { x: 41.38836857881732, y: 186.79739343324266 },
  { x: 40.848126329296456, y: 185.62504145327546 },
  { x: 40.30788407977558, y: 184.45268947330823 },
  { x: 39.767671379138896, y: 183.2803670422252 },
  { x: 39.2274882273864, y: 182.10816280667893 },
  { x: 38.68724597786554, y: 180.93581082671173 },
  { x: 38.147003728344664, y: 179.76348839562868 },
  { x: 37.60679102770798, y: 178.59116596454567 },
  { x: 37.06654877818711, y: 177.41884353346265 },
  { x: 36.526336077550425, y: 176.24652110237963 },
  { x: 35.98609382802955, y: 175.0741986712966 },
  { x: 35.44588112739287, y: 173.90187624021357 },
  { x: 34.905638877872, y: 172.7295242602464 },
  { x: 34.365396628351135, y: 171.55720182916338 },
  { x: 33.82515437883027, y: 170.38482030031196 },
  { x: 33.284912129309404, y: 169.21246832034475 },
  { x: 33.33901613624878, y: 168.19063835640662 },
  { x: 34.33425210442208, y: 167.36912027834617 },
  { x: 35.28052557150386, y: 166.49145932033767 },
  { x: 36.17024247425906, y: 165.55668036920315 },
  { x: 36.992765214381734, y: 164.5621535742503 },
  { x: 37.75258522226773, y: 163.51884157151093 },
  { x: 38.452716484103725, y: 162.43466346194631 },
  { x: 39.18978385116868, y: 161.57157010384014 },
  { x: 40.41236893424727, y: 161.98531358017289 },
  { x: 41.635072212862596, y: 162.39908660538978 },
  { x: 42.85759819817282, y: 162.81280053283834 },
  { x: 44.080360574556515, y: 163.22657355805524 },
  { x: 45.30315249982439, y: 163.6404056810405 },
  { x: 46.52585577843971, y: 164.0541787062574 },
  { x: 47.748440861518304, y: 164.46789263370596 },
  { x: 48.97114414013364, y: 164.88166565892286 },
  { x: 50.19384741874896, y: 165.29543868413978 },
  { x: 51.416580246248465, y: 165.70921170935665 },
  { x: 52.63928352486379, y: 166.12298473457358 },
  { x: 53.86198680347912, y: 166.5367577597905 },
  { x: 55.08460143544189, y: 166.95050123612322 },
  { x: 56.3073342629414, y: 167.3643038102243 },
  { x: 57.53003754155673, y: 167.7780768354412 },
  { x: 58.75256352686696, y: 168.19179076288975 },
  { x: 59.97532590325065, y: 168.60556378810668 },
  { x: 61.198058730750155, y: 169.01936636220776 },
  { x: 62.42079155824967, y: 169.43313938742466 },
  { x: 63.64355393463336, y: 169.8469124126416 },
  { x: 64.86634585990123, y: 170.26074453562686 },
  { x: 66.08899004074819, y: 170.67448801195957 },
  { x: 67.31175241713188, y: 171.08826103717647 },
  { x: 68.53445569574721, y: 171.50203406239336 },
  { x: 69.75727716989927, y: 171.91586618537863 },
  { x: 70.98000999739878, y: 172.32963921059556 },
  { x: 72.2027132760141, y: 172.74341223581249 },
  { x: 73.4254756523978, y: 173.15721480991354 },
  { x: 74.64811983324475, y: 173.57095828624628 },
  { x: 75.87082311186008, y: 173.98473131146318 },
  { x: 77.09355593935959, y: 174.3985043366801 },
  { x: 76.59370701451711, y: 174.22966201245745 },
  { x: 75.37091508924924, y: 173.81630267161913 },
  { x: 74.14803451732881, y: 173.40288423301243 },
  { x: 72.92527214094513, y: 172.9895248921741 },
  { x: 71.70242111790888, y: 172.57613600245153 },
  { x: 70.47957009487263, y: 172.16274711272902 },
  { x: 69.25665997406803, y: 171.74935822300648 },
  { x: 68.03386804880016, y: 171.33596933328397 },
  { x: 66.81095792799555, y: 170.92258044356143 },
  { x: 65.58825464938022, y: 170.5092211027231 },
  { x: 64.3653740774598, y: 170.0958322130006 },
  { x: 63.14249350553937, y: 169.68241377439386 },
  { x: 61.91970158027149, y: 169.2690544335555 },
  { x: 60.69682100835107, y: 168.855665543833 },
  { x: 59.47399953419902, y: 168.44227665411046 },
  { x: 58.25123715781532, y: 168.02891731327213 },
  { x: 57.028386134779076, y: 167.61552842354962 },
  { x: 55.80556466062702, y: 167.20213953382708 },
  { x: 54.58268408870659, y: 166.78875064410457 },
  { x: 53.359862614554544, y: 166.375361754382 },
  { x: 52.137011591518295, y: 165.9619728646595 },
  { x: 50.914131019597875, y: 165.54858397493697 },
  { x: 49.691457289866726, y: 165.1352541829828 },
  { x: 48.46863581571467, y: 164.72186529326027 },
  { x: 47.245814341562614, y: 164.30850595242194 },
  { x: 46.02296331852637, y: 163.89511706269943 },
  { x: 44.80014184437431, y: 163.48172817297691 },
  { x: 43.57726127245389, y: 163.06833928325437 },
  { x: 42.35441024941765, y: 162.65495039353183 },
  { x: 41.131588775265584, y: 162.2415615038093 },
  { x: 39.90876730111353, y: 161.82817261408678 },
  { x: 39.10358975600638, y: 161.21376266526616 },
  { x: 39.430577708377314, y: 159.96552915071658 },
  { x: 39.648205240386346, y: 158.693420137747 },
  { x: 39.784573340891676, y: 157.41002345101944 },
  { x: 39.847748855275285, y: 156.12118976960218 },
  { x: 39.792876577347144, y: 154.8320901482273 },
  { x: 39.61345575258695, y: 153.55433729837873 },
  { x: 39.31521886452622, y: 152.29895295385683 },
  { x: 38.89444275375791, y: 151.0793818569649 },
  { x: 39.675390213834866, y: 150.37339991606063 },
  { x: 40.83497707583494, y: 149.80632727970146 },
  { x: 41.994652584487575, y: 149.2391955455739 },
  { x: 43.154298544256015, y: 148.67209336033054 },
  { x: 44.31385585737191, y: 148.10502072397134 },
  { x: 45.47350181714035, y: 147.53791853872798 },
  { x: 46.633088679140435, y: 146.9708459023688 },
  { x: 47.79249824783541, y: 146.40383236377798 },
  { x: 48.95208510983549, y: 145.8367597274188 },
  { x: 50.111553776298834, y: 145.26974618882798 },
  { x: 51.27114063829892, y: 144.70267355246878 },
  { x: 52.43078659806736, y: 144.13554181834124 },
  { x: 53.59046210671998, y: 143.56843963309788 },
  { x: 54.749989870951694, y: 143.00136699673868 },
  { x: 55.90957673295178, y: 142.4342943603795 },
  { x: 57.0690749482993, y: 141.86728082178868 },
  { x: 58.228602712531014, y: 141.3002081854295 },
  { x: 59.38821912341527, y: 140.7331355490703 },
  { x: 60.547776436531166, y: 140.1660629127111 },
  { x: 61.70736329853125, y: 139.59899027635194 },
  { x: 62.866950160531324, y: 139.03191763999274 },
  { x: 64.02656657141559, y: 138.46481545474938 },
  { x: 65.18615343341565, y: 137.8977428183902 },
  { x: 66.34568119764738, y: 137.330670182031 },
  { x: 67.50526805964746, y: 136.76359754567181 },
  { x: 68.66488447053172, y: 136.19652490931264 },
  { x: 69.8244713325318, y: 135.6294227240693 },
  { x: 70.98393999899514, y: 135.06240918547846 },
  { x: 72.14355640987941, y: 134.4953070002351 },
  { x: 73.30317282076366, y: 133.9282343638759 },
  { x: 74.31941804559119, y: 133.4312516807992 },
  { x: 73.1596834391702, y: 133.9984720615793 },
  { x: 72.0001261260543, y: 134.56560379570683 },
  { x: 70.84059836182259, y: 135.13270598095022 },
  { x: 69.68110014647506, y: 135.69980816619358 },
  { x: 68.52154283335916, y: 136.26693990032115 },
  { x: 67.36201506912745, y: 136.8340420855645 },
  { x: 66.20248730489574, y: 137.40117381969205 },
  { x: 65.04292999177984, y: 137.96830555381962 },
  { x: 63.88337267866395, y: 138.53543728794716 },
  { x: 62.72384491443224, y: 139.10253947319052 },
  { x: 61.564287601316344, y: 139.66967120731806 },
  { x: 60.404730288200454, y: 140.23680294144563 },
  { x: 59.245202523968736, y: 140.803905126689 },
  { x: 58.08567475973703, y: 141.37103686081656 },
  { x: 56.926206093273684, y: 141.93810949717573 },
  { x: 55.76658968238942, y: 142.5052707801875 },
  { x: 54.60700282038934, y: 143.07240251431503 },
  { x: 53.447475056157636, y: 143.63953424844257 },
  { x: 52.287858645273374, y: 144.2066955314543 },
  { x: 51.12827178327329, y: 144.77382726558187 },
  { x: 49.968773567925766, y: 145.34092945082523 },
  { x: 48.80921625480987, y: 145.90806118495277 },
  { x: 47.64959984392561, y: 146.4752224679645 },
  { x: 46.489983433041346, y: 147.04235420209207 },
  { x: 45.330514766578005, y: 147.60945638733543 },
  { x: 44.1709574534621, y: 148.176588121463 },
  { x: 43.01131149369366, y: 148.7437494044747 },
  { x: 41.851842827230314, y: 149.31085158971808 },
  { x: 40.692285514114424, y: 149.87795377496144 },
  { x: 39.53275774988271, y: 150.445085509089 },
  { x: 38.578181046345456, y: 150.39975752075202 },
  { x: 37.925889428002016, y: 149.2862964669619 },
  { x: 37.189915369651835, y: 148.22637799131164 },
  { x: 36.366210674161835, y: 147.23323999391533 },
  { x: 35.43116578306965, y: 146.3449414376009 },
  { x: 34.40218498915918, y: 145.56629879049024 },
  { x: 33.31298356928341, y: 144.87390933631025 },
  { x: 32.28556886623464, y: 144.2184855362434 },
  { x: 32.72173994566239, y: 143.00364226082078 },
  { x: 33.15788147620596, y: 141.78888763205074 },
  { x: 33.59405255563371, y: 140.57401480774396 },
  { x: 34.03025318394564, y: 139.35914198343715 },
  { x: 34.46642426337339, y: 138.1442396102462 },
  { x: 34.90262489168532, y: 136.9293963348236 },
  { x: 35.33882551999725, y: 135.71446441274844 },
  { x: 35.774996599425, y: 134.49962113732585 },
  { x: 36.21119722773693, y: 133.2846596663665 },
  { x: 36.64739785604887, y: 132.06975729317554 },
  { x: 37.08356893547661, y: 130.8549435666371 },
  { x: 37.519740014904365, y: 129.64007074233032 },
  { x: 37.95591109433211, y: 128.42519791802354 },
  { x: 38.392111722644046, y: 127.21032509371675 },
  { x: 38.82825325318761, y: 125.99554091606251 },
  { x: 39.26442433261536, y: 124.78069764063991 },
  { x: 39.70065450981148, y: 123.56570662079639 },
  { x: 40.13682558923923, y: 122.3508633453738 },
  { x: 40.572996668666974, y: 121.13602006995119 },
  { x: 41.009167748094725, y: 119.92120634341276 },
  { x: 41.445368376406655, y: 118.70624487245344 },
  { x: 41.88156900471859, y: 117.49137204814664 },
  { x: 42.31774008414634, y: 116.27652877272405 },
  { x: 42.75394071245827, y: 115.0615968506489 },
  { x: 43.19008224300183, y: 113.84681267299466 },
  { x: 43.6262237735454, y: 112.6320580442246 },
  { x: 44.062424401857335, y: 111.41718521991781 },
  { x: 44.49856593240089, y: 110.20240104226359 },
  { x: 44.93473701182865, y: 108.98758731572516 },
  { x: 45.370908091256396, y: 107.77274404030256 },
  { x: 45.35173086542152, y: 107.82610932513735 },
  { x: 44.91555978599377, y: 109.04101169832833 },
  { x: 44.47938870656602, y: 110.25582542486674 },
  { x: 44.04318807825408, y: 111.47069824917354 },
  { x: 43.60698744994216, y: 112.68565972013288 },
  { x: 43.17075727274604, y: 113.9006211910922 },
  { x: 42.73458619331829, y: 115.115494015399 },
  { x: 42.29838556500636, y: 116.33045548635833 },
  { x: 41.862184936694426, y: 117.54532831066511 },
  { x: 41.42604340615086, y: 118.76011248831935 },
  { x: 40.989901875607295, y: 119.97489666597359 },
  { x: 40.55370124729536, y: 121.18976949028038 },
  { x: 40.1175597167518, y: 122.40458321681879 },
  { x: 39.68135908843986, y: 123.61942649224139 },
  { x: 39.24518800901212, y: 124.834269767664 },
  { x: 38.80901692958437, y: 126.04914259197079 },
  { x: 38.37281630127244, y: 127.26410406293012 },
  { x: 37.93661567296051, y: 128.4789768872369 },
  { x: 37.500444593532755, y: 129.6938497115437 },
  { x: 37.064273514105004, y: 130.9086929869663 },
  { x: 36.62804333690889, y: 132.12365445792562 },
  { x: 36.19184270859696, y: 133.3385568311166 },
  { x: 35.75567162916921, y: 134.55345920430756 },
  { x: 35.31950054974146, y: 135.7682433819618 },
  { x: 34.88327037254535, y: 136.98323440180533 },
  { x: 34.447099293117596, y: 138.1981367749963 },
  { x: 34.010928213689844, y: 139.41292095265052 },
  { x: 33.574786683146286, y: 140.62773467918893 },
  { x: 33.138615603718534, y: 141.84257795461156 },
  { x: 32.702414975406604, y: 143.05748032780252 },
  { x: 32.26618479821048, y: 144.27247134764605 },
  { x: 31.115048917086796, y: 143.76804234575516 },
  { x: 29.904431132102385, y: 143.32073133699035 },
  { x: 28.665919200449064, y: 142.95725051265322 },
  { x: 27.406693500983344, y: 142.67488137539885 },
  { x: 26.12957595214471, y: 142.49324438432492 },
  { x: 24.840106969717514, y: 142.50547762237676 },
  { x: 23.565397654939815, y: 142.70298236425705 },
  { x: 22.326073128971455, y: 143.0610261939045 },
  { x: 21.137631781566515, y: 143.5629435406398 },
  { x: 20.307588850419222, y: 143.23684205479435 },
  { x: 19.747474976285176, y: 142.0738570711132 },
  { x: 19.187390651035308, y: 140.91096073408463 },
  { x: 18.62726200245917, y: 139.74794620151928 },
  { x: 18.06723677497767, y: 138.58513851114324 },
  { x: 17.50712290084362, y: 137.42215352746211 },
  { x: 16.94699425226748, y: 136.25916854378096 },
  { x: 16.38695425034389, y: 135.09633130452073 },
  { x: 15.826840376209839, y: 133.93334632083958 },
  { x: 15.266741276517882, y: 132.77039088604263 },
  { x: 14.706642176825927, y: 131.60743545124566 },
  { x: 14.146528302691877, y: 130.44448001644872 },
  { x: 13.586443977442011, y: 129.28155413053594 },
  { x: 13.026374426634238, y: 128.11865779350737 },
  { x: 12.466275326942279, y: 126.95573190759457 },
  { x: 11.90614667836614, y: 125.79271737502924 },
  { x: 11.34601802979, y: 124.62970284246393 },
  { x: 10.78590415565595, y: 123.46674740766696 },
  { x: 10.225790281521903, y: 122.30373287510163 },
  { x: 9.665691181829944, y: 121.14080698918886 },
  { x: 9.10562163102217, y: 119.97791065216026 },
  { x: 8.545522531330212, y: 118.81498476624749 },
  { x: 7.985423431638256, y: 117.65202933145054 },
  { x: 7.425353880830481, y: 116.48913299442194 },
  { x: 6.865254781138525, y: 115.32620710850915 },
  { x: 6.305200004772842, y: 114.16334032036475 },
  { x: 5.745071356196701, y: 113.00029623891525 },
  { x: 5.184987030946836, y: 111.83739990188666 },
  { x: 4.624932254581153, y: 110.67453311374224 },
  { x: 4.064818380447105, y: 109.51157767894529 },
  { x: 3.677417734363675, y: 108.70728660036363 },
  { x: 4.237265668540075, y: 109.87033068181314 },
  { x: 4.797039730506018, y: 111.0332565677259 },
  { x: 5.356902439124509, y: 112.19635974694378 },
  { x: 5.916765147743001, y: 113.35943337727747 },
  { x: 6.476642630803585, y: 114.52253655649535 },
  { x: 7.03653488830626, y: 115.6856988334816 },
  { x: 7.596412371366843, y: 116.84883156158365 },
  { x: 8.156275079985335, y: 118.01190519191734 },
  { x: 8.716108239719643, y: 119.17491972448266 },
  { x: 9.275882301685586, y: 120.33784561039545 },
  { x: 9.835715461419896, y: 121.50088969184495 },
  { x: 10.395578170038387, y: 122.66399287106283 },
  { x: 10.95545565309897, y: 123.8270960502807 },
  { x: 11.51530358727537, y: 124.9901401317302 },
  { x: 12.075033325915038, y: 126.15294782210626 },
  { x: 12.634881260091438, y: 127.31599190355576 },
  { x: 13.19474396870993, y: 128.47909508277363 },
  { x: 13.75459190288633, y: 129.6421687131073 },
  { x: 14.314439837062732, y: 130.80521279455684 },
  { x: 14.874287771239132, y: 131.96828642489052 },
  { x: 15.43410615653135, y: 133.13130095745586 },
  { x: 15.993983639591931, y: 134.29440413667373 },
  { x: 16.553816799326242, y: 135.45741866923905 },
  { x: 17.11366473350264, y: 136.62049229957273 },
  { x: 17.67349789323695, y: 137.78353638102226 },
  { x: 18.233316278529166, y: 138.9465213647034 },
  { x: 18.79317898714766, y: 140.1095949950371 },
  { x: 19.352997372439877, y: 141.2726095276024 },
  { x: 19.91287485550046, y: 142.43571270682028 },
  { x: 20.472737564118948, y: 143.59881588603815 },
  { x: 19.65955227139816, y: 144.33830626160614 },
  { x: 18.679002098663897, y: 145.1759580304306 },
  { x: 17.80918636940606, y: 146.1288799964536 },
  { x: 17.03129721884206, y: 147.15848131693193 },
  { x: 16.333101408920065, y: 148.24378228409552 },
  { x: 15.711023524653912, y: 149.374558984017 },
  { x: 15.160926722257956, y: 150.54206494697814 },
  { x: 14.680151602155714, y: 151.7398585162271 },
  { x: 14.270072187461702, y: 152.96356645690463 },
  { x: 13.974539022303745, y: 154.21821207932197 },
  { x: 13.853802281531319, y: 155.50305666137447 },
  { x: 13.827592421260848, y: 156.7933677870009 },
  { x: 13.89091568006538, y: 158.08234921283906 },
  { x: 14.046446231963484, y: 159.36344108660032 },
  { x: 14.299325582803041, y: 160.6289016006287 },
  { x: 14.655714674936235, y: 161.86912736756466 },
  { x: 15.121183473031595, y: 163.07259432257675 },
  { x: 15.699381264285744, y: 164.22609411443509 },
  { x: 16.391224064108357, y: 165.31520688765832 },
  { x: 17.193195555281637, y: 166.32589692225937 },
  { x: 18.0973766368445, y: 167.2463446645651 },
  { x: 19.092051176218316, y: 168.068099133699 },
  { x: 20.163272100068628, y: 168.78734852360154 },
  { x: 21.29645703405105, y: 169.40462471418792 },
  { x: 22.478220333630592, y: 169.92297124052902 },
  { x: 23.70423308727443, y: 170.32459967434667 },
  { x: 24.967477434989064, y: 170.58634369044117 },
  { x: 26.253045964704082, y: 170.69204004916435 },
  { x: 27.541495510626955, y: 170.63223310757763 },
  { x: 28.811654297240448, y: 170.40730700117535 },
  { x: 30.04437464759387, y: 170.0269833128538 },
  { x: 31.225532195047663, y: 169.50795716217644 },
  { x: 32.34688280091472, y: 168.86973081270418 },
  { x: 33.405205636819076, y: 168.1312746480826 },
  { x: 34.40029386057146, y: 167.30960882560126 },
  { x: 35.33412724741213, y: 166.41882816301546 },
  { x: 36.209069708075745, y: 165.47010213854648 },
  { x: 37.027396506644415, y: 164.47208857525996 },
  { x: 37.790378245138, y: 163.4311404832553 },
  { x: 38.49636018604226, y: 162.35071508198192 },
  { x: 39.097798174706476, y: 161.21284664985652 },
  { x: 39.43388718340583, y: 159.96709524157828 },
  { x: 39.669775925840064, y: 158.6983548014056 },
  { x: 39.81087184781469, y: 157.4155786412459 },
  { x: 39.85339269215427, y: 156.12571074888223 },
  { x: 39.79036492219158, y: 154.83687706746497 },
  { x: 39.61398763250224, y: 153.55868098435366 },
  { x: 39.31710999311395, y: 152.3029716021057 },
  { x: 38.89441320487373, y: 151.0839619340133 },
  { x: 38.34468576353006, y: 149.91678100877814 },
  { x: 37.6715326329533, y: 148.81620326849185 },
  { x: 36.88334569625147, y: 147.79478698893226 },
  { x: 35.99291962027587, y: 146.86098315097576 },
  { x: 35.015294787075746, y: 146.01892859840802 },
  { x: 33.96557067646868, y: 145.26838694015555 },
  { x: 32.85804894839935, y: 144.60601915230563 },
  { x: 31.70499238980375, y: 144.02638824016861 },
  { x: 30.516299876883252, y: 143.52370262244455 },
  { x: 29.29622644896023, y: 143.10304470721297 },
  { x: 28.046929174580054, y: 142.78007540309093 },
  { x: 26.77343136405386, y: 142.57305592050366 },
  { x: 25.485262532530726, y: 142.50145897412784 },
  { x: 24.197935844206807, y: 142.58413675207234 },
  { x: 22.93259352571517, y: 142.8342089589145 },
  { x: 21.713598632064834, y: 143.25560559625066 },
  { x: 20.564073165129123, y: 143.84052575865647 },
  { x: 19.501258898828922, y: 144.57144695781133 },
  { x: 18.534641024987025, y: 145.42582339508348 },
  { x: 17.666686875432728, y: 146.3804591963891 },
  { x: 16.895579193788766, y: 147.41505427829438 },
  { x: 16.21817102388963, y: 148.51341585226692 },
  { x: 15.632526913821323, y: 149.66328113137072 },
  { x: 15.145723821345717, y: 150.85820845885388 },
  { x: 14.09415290547721, y: 150.7023085459035 },
  { x: 12.893818132188542, y: 150.22769436815344 },
  { x: 11.693439035573602, y: 149.753021092635 },
  { x: 10.493045164516568, y: 149.27837736600077 },
  { x: 9.292666067901626, y: 148.80373363936656 },
  { x: 8.092316520170867, y: 148.32908991273231 },
  { x: 6.891996521324292, y: 147.85444618609807 },
  { x: 5.691617424709349, y: 147.37980245946383 },
  { x: 4.491282651420683, y: 146.9051882817138 },
  { x: 3.2908740059215575, y: 146.43051500619538 },
  { x: 2.090480134864524, y: 145.95584173067695 },
  { x: 0.8901305871337652, y: 145.48119800404274 },
  { x: -0.31021896059699355, y: 145.00658382629268 },
  { x: -1.510686703864485, y: 144.53188100189007 },
  { x: -2.711065800479427, y: 144.05723727525586 },
  { x: -3.91145967153646, y: 143.58256399973743 },
  { x: -5.111912640361861, y: 143.107890724219 },
  { x: -6.312276962534711, y: 142.63324699758476 },
  { x: -7.512641284707561, y: 142.15860327095055 },
  { x: -8.713064704648778, y: 141.68392999543212 },
  { x: -9.913429026821628, y: 141.20928626879788 },
  { x: -11.113852446762845, y: 140.73461299327948 },
  { x: -12.314187220051513, y: 140.2599988155294 },
  { x: -13.514551542224362, y: 139.7853550888952 },
  { x: -14.714945413281395, y: 139.31068181337676 },
  { x: -15.91526541212797, y: 138.83606763562673 },
  { x: -17.115644508742914, y: 138.3613943601083 },
  { x: -18.316008830915763, y: 137.88675063347407 },
  { x: -19.516387927530705, y: 137.41210690683982 },
  { x: -20.716840896356107, y: 136.93743363132143 },
  { x: -21.561244585216418, y: 137.40696540099196 },
  { x: -22.070623025207965, y: 138.59273257437832 },
  { x: -22.53519058233574, y: 139.79699734926334 },
  { x: -22.97184921835251, y: 141.01166333138084 },
  { x: -23.388281643145906, y: 142.23339149681814 },
  { x: -23.788949738227576, y: 143.46046801029257 },
  { x: -24.176616324268654, y: 144.69171091643682 },
  { x: -24.55334982316196, y: 145.92623374872542 },
  { x: -24.91956391928606, y: 147.16397740939 },
  { x: -25.256066612363977, y: 148.4100834042784 },
  { x: -25.563227263448017, y: 149.66378346240185 },
  { x: -25.83735226201527, y: 150.92513668152876 },
  { x: -26.073477395522968, y: 152.19408396389073 },
  { x: -26.26535307496637, y: 153.4704480161827 },
  { x: -26.403597529617326, y: 154.75369695848934 },
  { x: -26.473096505216137, y: 156.04244199325407 },
  { x: -26.440430213751643, y: 157.33228033673353 },
  { x: -26.32093452611491, y: 158.61727266320696 },
  { x: -26.17536194818653, y: 159.89978288340905 },
  { x: -25.999605185065047, y: 161.17848129755146 },
  { x: -25.797609012788907, y: 162.45333835675007 },
  { x: -25.571279334387928, y: 163.72405857216307 },
  { x: -25.321591263040155, y: 164.99052374825365 },
  { x: -25.049298295292257, y: 166.25226110287494 },
  { x: -24.754755017754434, y: 167.5089751471851 },
  { x: -24.43799097931087, y: 168.76025219680557 },
  { x: -24.09927211991921, y: 170.00582631177863 },
  { x: -23.73828817629553, y: 171.24510651442074 },
  { x: -23.35514256953448, y: 172.47770866923744 },
  { x: -22.94951026191004, y: 173.70310089631343 },
  { x: -22.521287832327562, y: 174.92081041350178 },
  { x: -22.07007637085058, y: 176.13009849869795 },
  { x: -21.59571335861608, y: 177.3306105652917 },
  { x: -21.097829434571786, y: 178.52148969564175 },
  { x: -20.5760552376654, y: 179.70208581429608 },
  { x: -20.03012482793927, y: 180.8717488458026 },
  { x: -19.459683618783203, y: 182.0296809702884 },
  { x: -18.864436121355368, y: 183.17493662345967 },
  { x: -18.244027749045564, y: 184.30680663209594 },
  { x: -17.598133464127777, y: 185.42437498078758 },
  { x: -16.926546424412727, y: 186.52669610524063 },
  { x: -16.22882339663766, y: 187.61264714785628 },
  { x: -15.504949606360494, y: 188.68131209322473 },
  { x: -14.754732985834032, y: 189.73165673039964 },
  { x: -13.97793714398481, y: 190.76249910401367 },
  { x: -13.17457685525492, y: 191.77283455200458 },
  { x: -12.344725991854817, y: 192.76148111900503 },
  { x: -11.488281132689862, y: 193.7271977518793 },
  { x: -10.605567315486072, y: 194.66897978856528 },
  { x: -9.696776607990637, y: 195.5857043714639 },
  { x: -8.762322694582119, y: 196.4761008985553 },
  { x: -7.802560161870717, y: 197.33919425666144 },
  { x: -6.817976566445455, y: 198.1739206859518 },
  { x: -5.809281081526727, y: 198.97927552436406 },
  { x: -4.777153331450745, y: 199.75434275648854 },
  { x: -3.7233810237105933, y: 200.49974290889315 },
  { x: -2.654878597205132, y: 201.22392696245421 },
  { x: -1.573079172817245, y: 201.9281064214233 },
  { x: -0.4778054572418332, y: 202.61115842820143 },
  { x: 0.6306913840055466, y: 203.27243290733657 },
  { x: 1.752426125366986, y: 203.91107294118737 },
  { x: 2.8872362479794766, y: 204.52610341657586 },
  { x: 4.035062654074654, y: 205.11660831809232 },
  { x: 5.19556553148441, y: 205.68167163032703 },
  { x: 6.368582361345738, y: 206.22025914233365 },
  { x: 7.553788105932623, y: 206.73148438758662 },
  { x: 8.750798629750683, y: 207.21434270402378 },
  { x: 9.959303669515997, y: 207.66788852735127 },
  { x: 11.178830443081631, y: 208.0908512555491 },
  { x: 12.408758423879743, y: 208.48249216651283 },
  { x: 13.648585280879216, y: 208.84142246268578 },
  { x: 14.8976904875122, y: 209.16681477531083 },
  { x: 16.155320547232034, y: 209.45754624678904 },
  { x: 17.420692414607853, y: 209.71246447063723 },
  { x: 18.692919623114168, y: 209.93041704037225 },
  { x: 19.971027059572936, y: 210.11019245174265 },
  { x: 21.25415780634284, y: 210.2505792004969 },
  { x: 22.54107081028819, y: 210.35024758684673 },
  { x: 23.830525018273296, y: 210.4078383621197 },
  { x: 25.12119073050991, y: 210.42148994661235 },
  { x: 26.411516630578415, y: 210.3893703095052 },
  { x: 27.699729785427824, y: 210.30882005122194 },
  { x: 28.983599254302305, y: 210.17629330566038 },
  { x: 30.260229246551916, y: 209.9862348825943 },
  { x: 31.52453735409714, y: 209.72709116830788 },
  { x: 32.78444267789908, y: 209.45417767399212 },
  { x: 34.05214890712537, y: 209.21119719935393 },
  { x: 35.313856712862474, y: 208.93887468272186 },
  { x: 36.56995023060478, y: 208.6417606522601 },
  { x: 37.82048855812065, y: 208.3218939809773 },
  { x: 39.06517620656825, y: 207.98010203763062 },
  { x: 40.303835882642495, y: 207.61703489767203 },
  { x: 41.53620164638571, y: 207.23304714771174 },
  { x: 42.76177116676681, y: 206.82802059221305 },
  { x: 43.98024895494394, y: 206.4020143289443 },
  { x: 45.191132679886, y: 205.95499880902136 },
  { x: 46.3938609127935, y: 205.48641260364465 },
  { x: 47.58796087151952, y: 204.99631481058262 },
  { x: 48.772752931727844, y: 204.48405535438323 },
  { x: 49.94761656685062, y: 203.9494864906255 },
  { x: 51.11178350589908, y: 203.39201724162584 },
  { x: 52.264485477884485, y: 202.81114527635313 },
  { x: 53.40489511404969, y: 202.20645691042878 },
  { x: 54.53203730121665, y: 201.57744981282167 },
  { x: 55.64490737732313, y: 200.9236216525007 },
  { x: 56.74253022919111, y: 200.24438145178223 },
  { x: 57.823605705916506, y: 199.53910868409835 },
  { x: 58.886981401016186, y: 198.8074783117231 },
  { x: 59.93132761470191, y: 198.0488698080886 },
  { x: 60.95525554941706, y: 197.26298768435308 },
  { x: 61.957228663184125, y: 196.44927051171697 },
  { x: 62.93568086514137, y: 195.6073932524543 },
  { x: 63.888986966658756, y: 194.73717861326 },
  { x: 64.81540358356945, y: 193.83841975194477 },
  { x: 65.71315778282248, y: 192.91102802185603 },
  { x: 66.58106760905049, y: 191.95559440067746 },
  { x: 67.42897284068651, y: 190.9824019001048 },
  { x: 68.26086257709525, y: 189.99538052173443 },
  { x: 69.07576170509867, y: 188.99435297226123 },
  { x: 69.87272466040291, y: 187.97899421395923 },
  { x: 70.6504512921039, y: 186.9488314646814 },
  { x: 71.40781874260269, y: 185.90362833335436 },
  { x: 72.14343821434267, y: 184.8430006844837 },
  { x: 72.85586181199886, y: 183.76662348034344 },
  { x: 73.54337570028864, y: 182.6742307809759 },
  { x: 74.20420694616102, y: 181.5654089020025 },
  { x: 74.83619848107062, y: 180.43998055011815 },
  { x: 75.43710458981953, y: 179.29759113871268 },
  { x: 76.00429542171545, y: 178.13815202113352 },
  { x: 76.53478653945588, y: 176.96145635519142 },
  { x: 77.02482523474954, y: 175.76738594534956 },
  { x: 77.47033376157917, y: 174.55597034049222 },
  { x: 77.86605241856016, y: 173.32747548057696 },
  { x: 78.20485992460438, y: 172.0820491100248 },
  { x: 78.47691650127881, y: 170.82040040205604 },
  { x: 78.66555657790416, y: 169.54379995869064 },
  { x: 78.76247691802494, y: 168.25821665453353 },
  { x: 78.93016683576441, y: 166.97836583390793 },
  { x: 79.06337320566215, y: 165.69452591391763 },
  { x: 79.16906956438534, y: 164.40805614323503 },
  { x: 79.25006305593139, y: 163.11981343950146 },
  { x: 79.30762428232022, y: 161.83032968263217 },
  { x: 79.34263971007728, y: 160.53998900812155 },
  { x: 79.35534573027603, y: 159.24926419811658 },
  { x: 79.34606738064251, y: 157.95848029034326 },
  { x: 79.3148637589451, y: 156.66808051806427 },
  { x: 79.26170531629957, y: 155.37836037012153 },
  { x: 79.18623746609576, y: 154.0897926286619 },
  { x: 79.0884011105653, y: 152.80276142917984 },
  { x: 78.96801895640306, y: 151.5175622605171 },
  { x: 78.82447047704123, y: 150.23478610035738 },
  { x: 78.65769657471144, y: 148.95484663307928 },
  { x: 78.46704717396162, y: 147.6781870919455 },
  { x: 78.25234498148673, y: 146.40539845463968 },
  { x: 78.01285127518214, y: 145.13701260107717 },
  { x: 77.7483592128586, y: 143.87362050894163 },
  { x: 77.45833691460079, y: 142.61584270480088 },
  { x: 77.14222295160927, y: 141.36438836187534 },
  { x: 76.79957409062125, y: 140.11996665338538 },
  { x: 76.42988800060563, y: 138.88322765478304 },
  { x: 76.03272144829965, y: 137.65508738147804 },
  { x: 75.60760165155642, y: 136.43631410445906 },
  { x: 75.15402627934478, y: 135.22785338802 },
  { x: 74.6717293917071, y: 134.0306212475706 },
  { x: 74.16029730426483, y: 132.84547460075206 },
  { x: 73.61931633263939, y: 131.6735658540476 },
  { x: 73.04860918352567, y: 130.5158110228669 },
  { x: 72.44790991696604, y: 129.37336251369305 },
  { x: 71.81715943519212, y: 128.24719543970414 },
  { x: 71.15609179824628, y: 127.13855085403583 },
  { x: 70.46494339720196, y: 126.04843341875038 },
  { x: 69.74371423205919, y: 124.97796599144675 },
  { x: 68.99255204723887, y: 123.92824188083969 },
  { x: 68.211781880467, y: 122.90044304229654 },
  { x: 67.40175831835381, y: 121.89548549122698 },
  { x: 66.56301324081458, y: 120.91437388969325 },
  { x: 65.69610807664878, y: 119.95811289975754 },
  { x: 64.80166335242427, y: 119.02750034129284 },
  { x: 63.880476888014, y: 118.12336358305625 },
  { x: 62.933346503290906, y: 117.24647089603656 },
  { x: 61.96118821366466, y: 116.397354160149 },
  { x: 60.964947583429144, y: 115.57663390196151 },
  { x: 59.94565882353075, y: 114.7847533547368 },
  { x: 58.90435614491589, y: 114.02200800731666 },
  { x: 57.84216240518354, y: 113.28863425077459 },
  { x: 56.76020046193264, y: 112.58472073176317 },
  { x: 55.659593172762165, y: 111.91041519470326 },
  { x: 54.54140429750271, y: 111.26562899294234 },
  { x: 53.40687488928996, y: 110.65006663763857 },
  { x: 52.256920963533595, y: 110.06381677544452 },
  { x: 51.092754024485124, y: 109.50631797756068 },
  { x: 49.9153491853226, y: 108.97730430402942 },
  { x: 48.725711108108236, y: 108.47648026600889 },
  { x: 47.52481490602009, y: 108.00319578804708 },
  { x: 46.31360614335202, y: 107.55703718576542 },
  { x: 45.09294173774533, y: 107.13747257924861 },
  { x: 43.8635899601888, y: 106.7438814419288 },
  { x: 42.62643727720789, y: 106.37567279612236 },
  { x: 41.38219286202304, y: 106.03225566414557 },
  { x: 40.13144769231789, y: 105.71315726385153 },
  { x: 38.874970039081205, y: 105.41749112871476 },
  { x: 37.61332133111246, y: 105.14484357435666 },
  { x: 36.34706299721114, y: 104.89441678090431 },
  { x: 35.07652007510327, y: 104.66671307938881 },
  { x: 33.80201760251485, y: 104.46226434972547 },
  { x: 32.52391016605608, y: 104.28204570509233 },
  { x: 31.2424932545688, y: 104.12676631870978 },
  { x: 29.958180552431568, y: 103.99748995040842 },
  { x: 28.67150393955968, y: 103.89495532229282 },
  { x: 27.382877100331708, y: 103.81996025423594 },
  { x: 26.092950110199673, y: 103.77347985941581 },
  { x: 24.80228439796306, y: 103.75631195770539 },
  { x: 23.511589136842264, y: 103.76931346674598 },
  { x: 22.22157350005768, y: 103.81325265752636 },
  { x: 20.933005758598075, y: 103.88910464322456 },
  { x: 19.646801927873117, y: 103.99740130375586 },
  { x: 18.363818925524132, y: 104.13891091010905 },
  { x: 17.084987541402878, y: 104.31422443996779 },
  { x: 15.811415858666226, y: 104.52402151766829 },
  { x: 14.544034667165949, y: 104.76862718093656 },
  { x: 13.28399637338519, y: 105.04854376080372 },
  { x: 12.032409060480818, y: 105.36412584387996 },
  { x: 10.7903808116097, y: 105.71543252793363 },
  { x: 9.55906403325498, y: 106.10261155738569 },
  { x: 8.339596357457712, y: 106.52560383446774 },
  { x: 7.1331006418168545, y: 106.98432071252726 },
  { x: 5.9406701950471845, y: 107.47846670272239 },
  { x: 4.763398325863481, y: 108.00765766955875 },
  { x: 3.602260147443786, y: 108.57145037977361 },
  { x: 2.4582898707345127, y: 109.16925385568328 },
  { x: 1.3323296389348804, y: 109.80038847295157 },
  { x: 0.2252511441282928, y: 110.46402686282136 },
  { x: -0.8622216660227627, y: 111.1593121076513 },
  { x: -1.9294534905083478, y: 111.88535774091594 },
  { x: -2.975823802760616, y: 112.64110000278465 },
  { x: -4.000785948422179, y: 113.42565242673196 },
  { x: -5.003955791998655, y: 114.23789215515889 },
  { x: -5.985052619090304, y: 115.07663723269812 },
  { x: -6.943633196434379, y: 115.94103074170835 },
  { x: -7.879771396241337, y: 116.82974298240133 },
  { x: -8.793038759690523, y: 117.74185793936738 },
  { x: -9.683627354529127, y: 118.67619365723915 },
  { x: -10.5514485341046, y: 119.63168637618608 },
  { x: -11.396457975090668, y: 120.60742008079848 },
  { x: -12.218803421908245, y: 121.60233101124578 },
  { x: -13.018617844536154, y: 122.61544405434988 },
  { x: -13.796063761837408, y: 123.64581364581696 },
  { x: -14.551303692675008, y: 124.69261241688989 },
  { x: -15.284514930354058, y: 125.75492435215898 },
  { x: -15.995800895969197, y: 126.83204027840384 },
  { x: -16.685516176130623, y: 127.92310327798315 },
  { x: -17.35388238746971, y: 129.02734507990814 },
  { x: -18.000884755544366, y: 130.1442929020319 },
  { x: -18.626981288059426, y: 131.27306027782893 },
  { x: -19.232127661688626, y: 132.4131744251523 },
  { x: -19.816663688600062, y: 133.56404436631837 },
  { x: -20.380426849930732, y: 134.72519731918013 },
  { x: -20.92375695784874, y: 135.89607185493819 },
  { x: -21.446506267933174, y: 137.0762838380981 },
  { x: -21.94858613353148, y: 138.2653900353972 },
  { x: -22.429967005759476, y: 139.46306540910936 },
  { x: -22.890117004701867, y: 140.669044019277 },
  { x: -23.328637220422177, y: 141.8830599259425 },
  { x: -23.744582088626547, y: 143.10499493356906 },
  { x: -24.13656281175837, y: 144.33481949327253 },
  { x: -24.501624501399323, y: 145.5728881916631 },
  { x: -24.83270497422963, y: 146.82047163076064 },
  { x: -25.164657139143348, y: 146.03491454475113 },
  { x: -25.50396697621867, y: 144.7895472719673 },
  { x: -25.843276813293993, y: 143.5441209014151 },
  { x: -26.182586650369316, y: 142.29869453086295 },
  { x: -26.52189648744464, y: 141.05326816031075 },
  { x: -26.86119155007787, y: 139.80790088752693 },
  { x: -27.200501387153192, y: 138.56247451697476 },
  { x: -27.539811224228515, y: 137.3170481464226 },
  { x: -27.879121061303838, y: 136.07165132475458 },
  { x: -28.21843089837916, y: 134.82625450308657 },
  { x: -28.557740735454484, y: 133.58082813253438 },
  { x: -28.897050572529807, y: 132.3354313108664 },
  { x: -29.23636040960513, y: 131.0900344891984 },
  { x: -29.575670246680453, y: 129.84460811864622 },
  { x: -29.914980083755776, y: 128.59918174809403 },
  { x: -30.2542899208311, y: 127.35378492642604 },
  { x: -30.59359975790642, y: 126.10838810475803 },
  { x: -30.93289482053965, y: 124.86296173420584 },
  { x: -31.272219432057067, y: 123.61756491253784 },
  { x: -31.611514494690297, y: 122.37216809086985 },
  { x: -31.95082433176562, y: 121.12674172031767 },
  { x: -32.29013416884094, y: 119.88131534976549 },
  { x: -32.62944400591626, y: 118.63591852809749 },
  { x: -32.96875384299159, y: 117.3905217064295 },
  { x: -33.30806368006691, y: 116.14509533587731 },
  { x: -33.647373517142235, y: 114.8996985142093 },
  { x: -33.986683354217554, y: 113.65427214365712 },
  { x: -34.32597841685079, y: 112.40887532198913 },
  { x: -34.665288253926114, y: 111.16347850032113 },
  { x: -35.004598091001434, y: 109.91805212976895 },
  { x: -35.34390792807676, y: 108.67265530810096 },
  { x: -35.68321776515208, y: 107.42722893754878 },
  { x: -36.022527602227406, y: 106.18183211588078 },
  { x: -36.361837439302725, y: 104.93643529421279 },
  { x: -36.70114727637805, y: 103.69100892366059 },
  { x: -37.04045711345337, y: 102.44558255310841 },
  { x: -37.3797669505287, y: 101.20018573144041 },
  { x: -37.71907678760402, y: 99.9547889097724 },
  { x: -38.05838662467934, y: 98.70936253922024 },
  { x: -38.39769646175466, y: 97.46396571755223 },
  { x: -38.736991524387896, y: 96.21853934700003 },
  { x: -39.076301361463216, y: 94.97314252533204 },
  { x: -39.41561119853854, y: 93.72771615477986 },
  { x: -39.75492103561386, y: 92.48231933311186 },
  { x: -40.09423087268919, y: 91.23692251144386 },
  { x: -40.43354070976451, y: 89.99149614089168 },
  { x: -40.772850546839834, y: 88.74609931922369 },
  { x: -41.11216038391515, y: 87.50067294867151 },
  { x: -41.45147022099048, y: 86.25527612700351 },
  { x: -41.79076528362371, y: 85.00984975645132 },
  { x: -42.130075120699026, y: 83.76445293478332 },
  { x: -42.46938495777435, y: 82.51905611311533 },
  { x: -42.80869479484968, y: 81.27362974256314 },
  { x: -43.148004631925005, y: 80.02823292089515 },
  { x: -43.48731446900032, y: 78.78280655034297 },
  { x: -43.826624306075644, y: 77.53740972867497 },
  { x: -44.16593414315097, y: 76.29198335812278 },
  { x: -44.5052439802263, y: 75.04658653645478 },
  { x: -44.84455381730161, y: 73.80118971478679 },
  { x: -45.183863654376935, y: 72.55576334423459 },
  { x: -45.52317349145226, y: 71.3103665225666 },
  { x: -45.86248332852759, y: 70.06494015201442 },
  { x: -46.201778391160815, y: 68.81954333034642 },
  { x: -46.54108822823614, y: 67.57411695979424 },
  { x: -46.88039806531146, y: 66.32872013812624 },
  { x: -47.21970790238678, y: 65.08332331645823 },
  { x: -47.55901773946211, y: 63.83789694590605 },
  { x: -47.89832757653743, y: 62.59250012423806 },
  { x: -48.23763741361275, y: 61.347073753685876 },
  { x: -48.57694725068807, y: 60.10167693201788 },
  { x: -48.916242313321305, y: 58.85628011034988 },
  { x: -49.25555215039663, y: 57.61085373979769 },
  { x: -49.59486198747195, y: 56.365456918129695 },
  { x: -49.93417182454727, y: 55.12003054757752 },
  { x: -50.2734816616226, y: 53.87463372590951 },
  { x: -50.61279149869792, y: 52.62920735535733 },
  { x: -50.95210133577324, y: 51.383810533689335 },
  { x: -51.29141117284856, y: 50.13839893757925 },
  { x: -51.63072100992389, y: 48.89298734146915 },
  { x: -51.970030846999215, y: 47.64757574535906 },
  { x: -52.309340684074535, y: 46.402164149248975 },
  { x: -52.648650521149854, y: 45.15676732758097 },
  { x: -52.98796035822518, y: 43.91134095702879 },
  { x: -53.32725542085841, y: 42.66594413536079 },
  { x: -53.66656525793373, y: 41.4205325392507 },
  { x: -54.00587509500906, y: 40.17512094314061 },
  { x: -54.345184932084386, y: 38.92970934703052 },
  { x: -54.6844947691597, y: 37.68429775092043 },
  { x: -55.023804606235025, y: 36.43890092925243 },
  { x: -55.36311444331035, y: 35.193474558700245 },
  { x: -55.70242428038568, y: 33.94807773703225 },
  { x: -56.04173411746099, y: 32.702666140922155 },
  { x: -56.38104395453632, y: 31.45725454481207 },
  { x: -56.72033901716955, y: 30.211842948701978 },
  { x: -57.05964885424487, y: 28.966431352591883 },
  { x: -57.398958691320196, y: 27.721019756481798 },
  { x: -57.738268528395515, y: 26.475608160371703 },
  { x: -58.07757836547084, y: 25.230211338703707 },
  { x: -58.41688820254616, y: 23.98479974259362 },
  { x: -58.75619803962148, y: 22.739388146483524 },
  { x: -59.09550787669681, y: 21.493976550373432 },
  { x: -59.434817713772134, y: 20.248564954263344 },
  { x: -59.77412755084745, y: 19.003153358153256 },
  { x: -60.11343738792277, y: 17.757756536485253 },
  { x: -60.4527472249981, y: 16.512344940375165 },
  { x: -60.792042287631325, y: 15.266933344265073 },
  { x: -61.13135212470665, y: 14.021521748154983 },
  { x: -61.47066196178198, y: 12.776110152044893 },
  { x: -61.809971798857305, y: 11.530698555934803 },
  { x: -62.14928163593262, y: 10.28528695982471 },
  { x: -62.48859147300794, y: 9.039875363714621 },
  { x: -62.82790131008327, y: 7.794478542046622 },
  { x: -63.167211147158596, y: 6.54906694593653 },
  { x: -63.50652098423391, y: 5.30365534982644 },
  { x: -63.845830821309235, y: 4.05824375371635 },
  { x: -64.18514065838455, y: 2.8128321576062585 },
  { x: -64.52443572101778, y: 1.5674205614961683 },
  { x: -64.86374555809311, y: 0.32200896538607776 },
  { x: -65.62684549212344, y: -0.6618063590504228 },
  { x: -66.588085469044, y: -1.5233188518527894 },
  { x: -67.54932544596456, y: -2.384831344655156 },
  { x: -68.51055064844303, y: -3.2463438374575224 },
  { x: -69.4717906253636, y: -4.107841555817798 },
  { x: -70.43303060228415, y: -4.969354048620164 },
  { x: -71.39425580476262, y: -5.830866541422531 },
  { x: -72.35549578168317, y: -6.692379034224897 },
  { x: -73.31673575860373, y: -7.553891527027265 },
  { x: -74.2779609610822, y: -8.41540401982963 }
];

// ── fourier.js
/**
 * Discrete Fourier Transform algorithm - https://en.wikipedia.org/wiki/Discrete_Fourier_transform
 *
 * @param {Array<number>} signal
 * @returns {Array<object>} transformed signal
 */
function dft(signal) {
  const X = [];
  const N = signal.length;
  for (let k = 0; k < N; k++) {
    let real = 0;
    let imaginary = 0;
    for (let n = 0; n < N; n++) {
      const x_n = signal[n];
      const angle = (TWO_PI * k * n) / N;
      real += x_n * cos(angle);
      imaginary -= x_n * sin(angle);
    }
    // Common procedure for DFTs
    real = real / N;
    imaginary = imaginary / N;

    const frequency = k;
    const amplitude = sqrt(sq(real) + sq(imaginary)); // Pythagorean theorem
    const phase = atan2(imaginary, real);
    X[k] = {
      amplitude,
      frequency,
      imaginary,
      phase,
      real
    };
  }

  return X;
}
